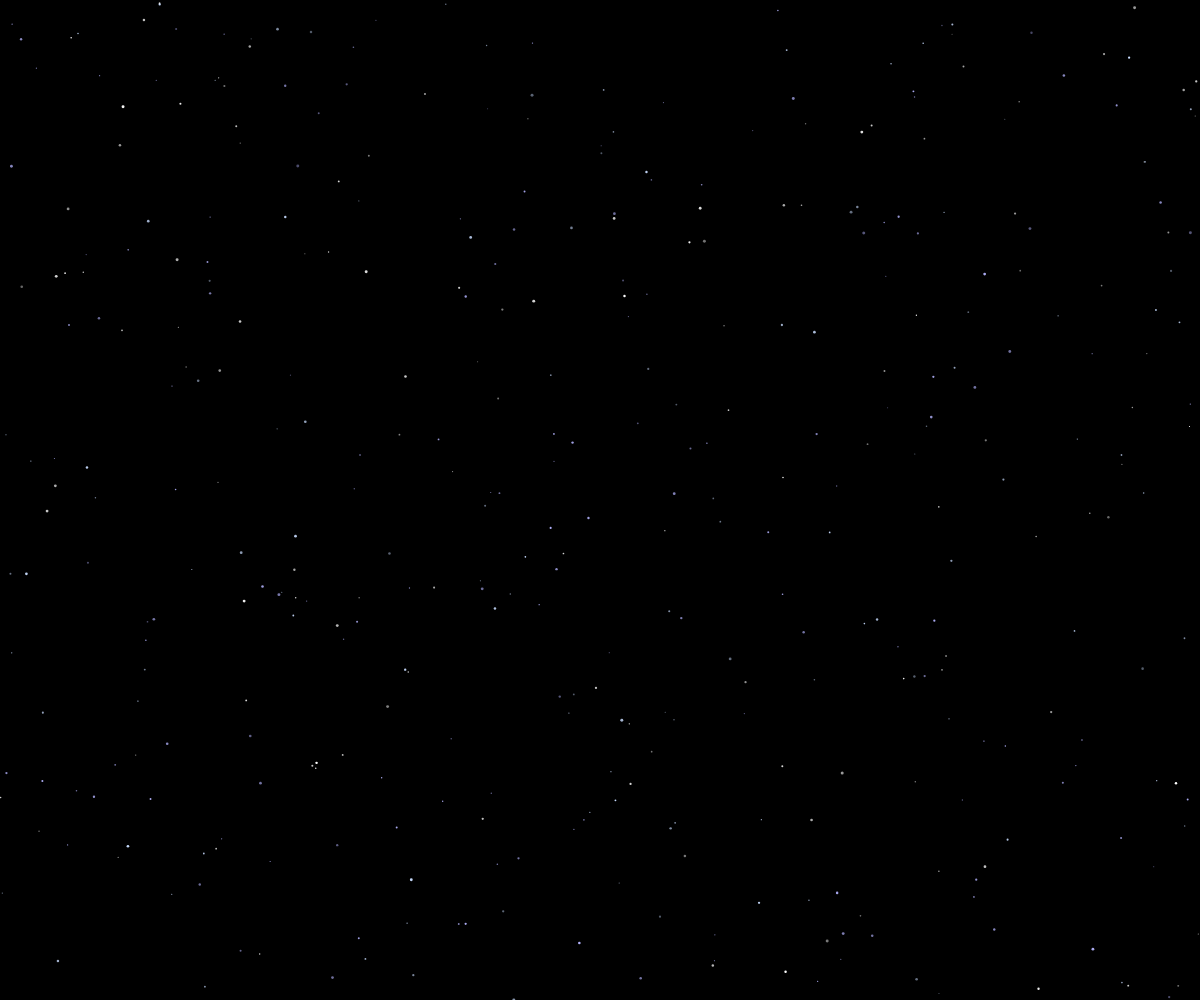
Frame 1 (no input)
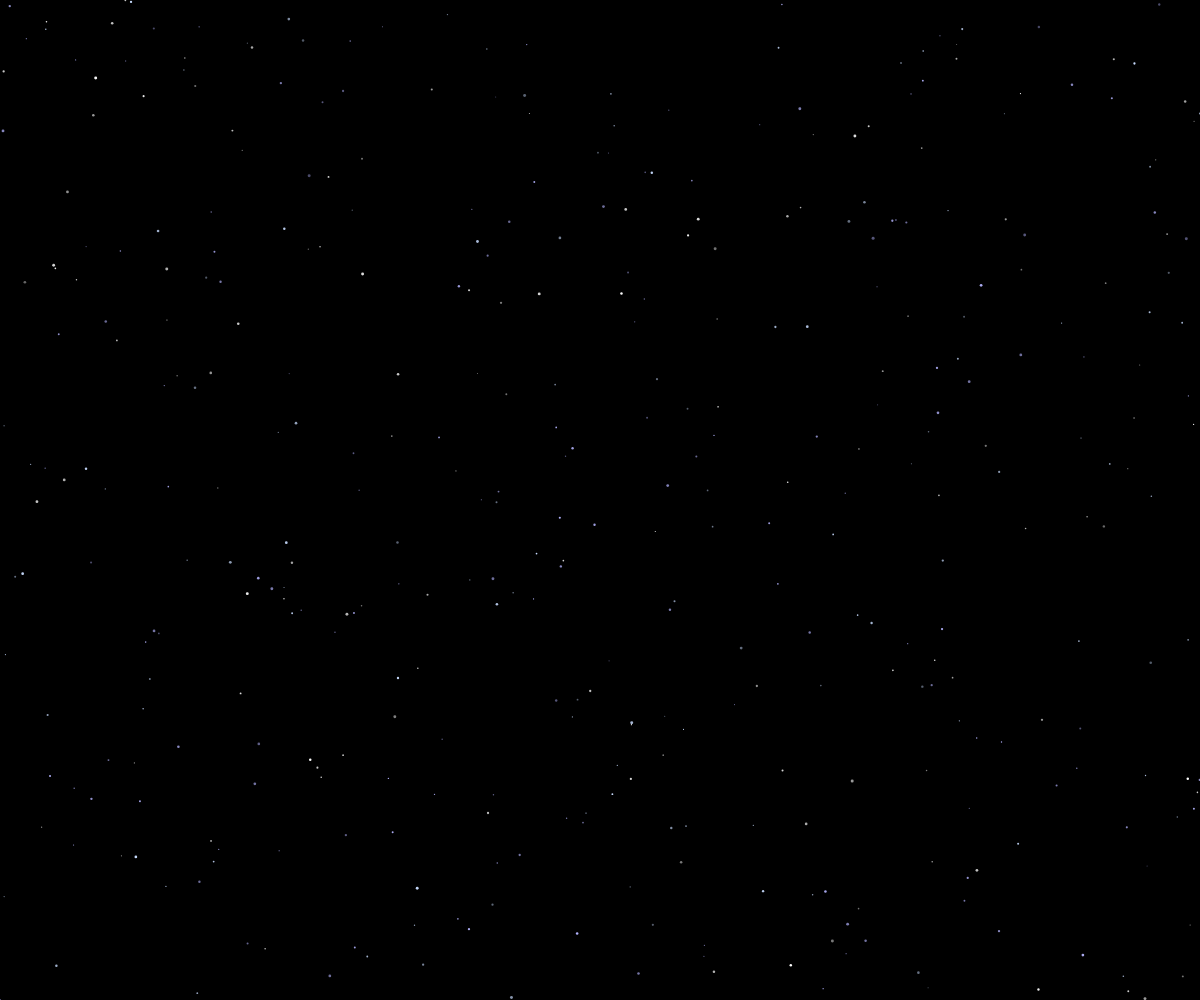
Frame 60 (no input)
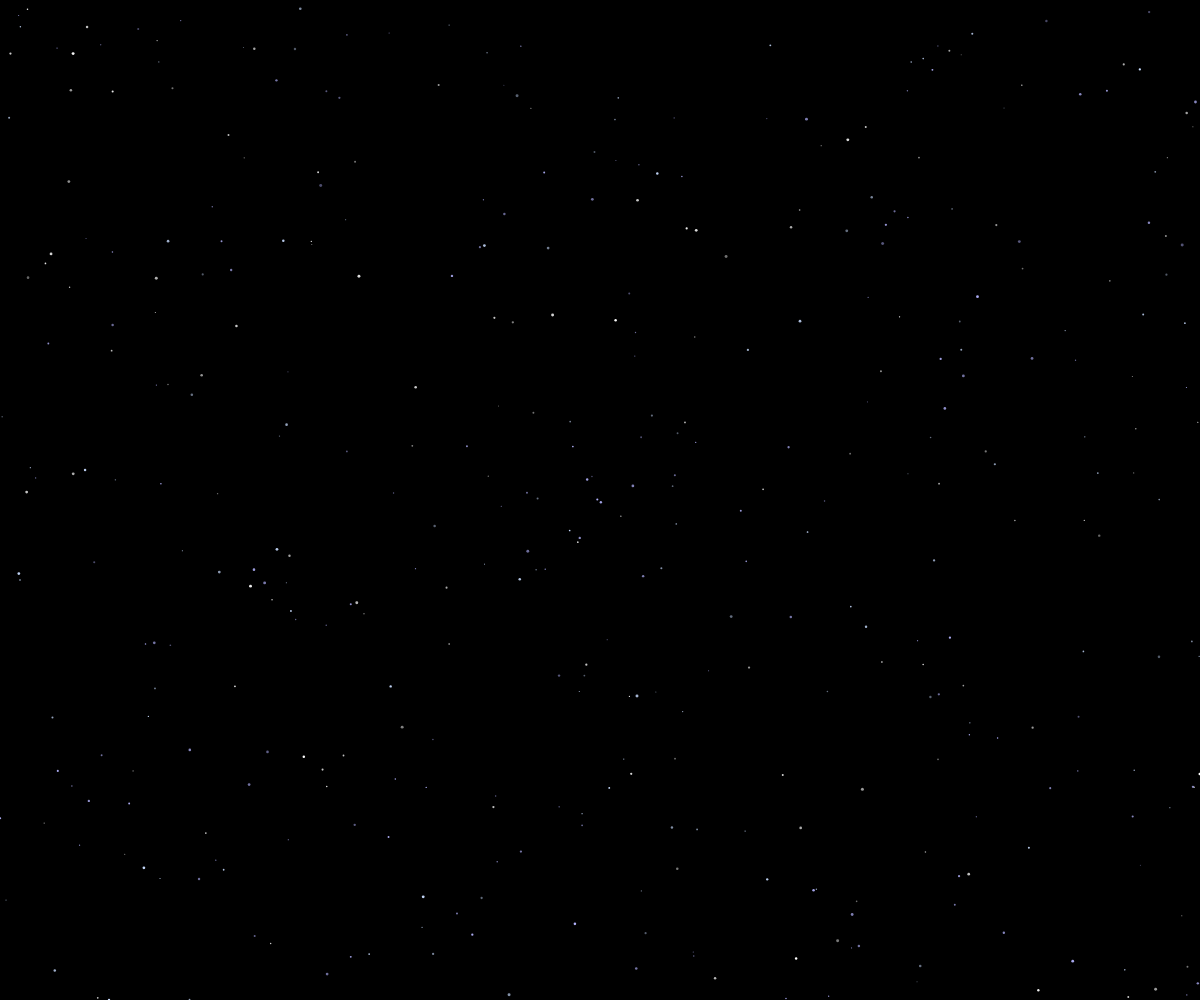
Frame 120 (the mouse pressed at the canvas centre since frame 60)

The p5.js sketch that drew these frames (run headless with seeded random() and noise() and a simulated clock; from frame 60 on, the mouse is pressed at the canvas centre):

// p5.js sketch
// ── sketch.js
let stars = [];
let spinningStars = [];
let holdTime = 0;
let spinning = false;
let explosionTriggered = false;
let explosionStartTime = 0;
const transitionTime = 2000; // 2 saniye (milisaniye cinsinden)

let realStars = [];
let fadeStars = [];
let fadeTimer = 0;
let centerStar = null;
let bgFade = 0; // arkaplan kararma için

let starsToSpin = []; // seçilecek yıldızların sıraya alınacağı dizi
let spinTimer = 0; // 0.05 saniyede bir yıldız eklemek için

// Yeni değişkenler
let secondExplosionTriggered = false;
let thirdExplosionTriggered = false;
let secondExplosionStartTime = 0;
let thirdExplosionStartTime = 0;
let affectedStars = []; // ikinci patlamadan etkilenen yıldızlar
let waveRadius = 0; // güç dalgası yarıçapı
let waveVisible = false;
let realStarsCreatedTime = 0; // realStars oluşturulduğu zaman

function setup() {
  createCanvas(windowWidth, windowHeight);
  pixelDensity(1); // iPhone Safari için retina düzeltmesi

  // Yıldız renkleri (gerçek yıldız renklerine yakın)
  let starColors = [
    color(255, 255, 255), // beyaz
    color(200, 220, 255), // mavi-beyaz
    color(180, 180, 255), // sarı
    color(255, 255, 255), // turuncu
    color(200, 220, 255), // kırmızımsı
    color(180, 180, 255) // açık mavi
  ];

  for (let i = 0; i < 400; i++) {
    stars.push({
      x: random(width),
      y: random(height),
      size: random(1, 3),
      alpha: random(100, 255),
      baseSpeedX: random(-0.2, 0.2),
      baseSpeedY: random(-0.2, 0.2),
      inertiaX: 0,
      inertiaY: 0,
      inertiaCounter: 0,
      color: random(starColors)
    });
  }

  noStroke();
}

function draw() {
  // Arka plan normalde siyah, patlamadan sonra kademeli kararma
  background(0);
  if (explosionTriggered) {
    if (bgFade < 255) bgFade += 0.2;
    fill(0, bgFade);
    rect(0, 0, width, height);
  }

  let tx = mouseX;
  let ty = mouseY;
  let isPressed = mouseIsPressed || (touches && touches.length > 0);

  if (touches && touches.length > 0) {
    tx = touches[0].x;
    ty = touches[0].y;
  }

  if (isPressed) holdTime += deltaTime / 1000;
  else holdTime = 0;

  // Normal yıldızlar
  for (let star of stars) {
    if (star === centerStar) {
      fill(255);
      ellipse(star.x, star.y, star.size * 2);
      continue;
    }

    star.x += star.baseSpeedX + star.inertiaX;
    star.y += star.baseSpeedY + star.inertiaY;

    if (star.x < 0) star.x = width;
    if (star.x > width) star.x = 0;
    if (star.y < 0) star.y = height;
    if (star.y > height) star.y = 0;

    let d = dist(tx, ty, star.x, star.y);
    if (d < 250 && !spinning) {
      let angle = atan2(ty - star.y, tx - star.x);
      let pull = 0.5;
      star.inertiaX = cos(angle) * pull;
      star.inertiaY = sin(angle) * pull;
      star.inertiaCounter = 30;
    } else {
      if (star.inertiaCounter > 0) star.inertiaCounter--;
      else {
        star.inertiaX *= 0.95;
        star.inertiaY *= 0.95;
      }
    }

    if (spinning && spinningStars.length > 0) {
      let closest = null;
      let minDist = 9999;
      let strongestStar = null;

      for (let s of spinningStars) {
        let cx = s.x + cos(s.angle) * s.radius + s.offsetX;
        let cy = s.y + sin(s.angle) * s.radius + s.offsetY;
        let distTo = dist(star.x, star.y, cx, cy);
        if (distTo < minDist) {
          minDist = distTo;
          closest = { x: cx, y: cy };
          strongestStar = s;
        }
      }

      if (closest && minDist < 200) {
        let angle = atan2(closest.y - star.y, closest.x - star.x);
        let basePull = map(minDist, 0, 200, 0.5, 0.02);
        let pull = basePull * strongestStar.speedMultiplier;
        star.inertiaX = cos(angle) * pull;
        star.inertiaY = sin(angle) * pull;
        star.inertiaCounter = 30;
      }
    }

    fill(red(star.color), green(star.color), blue(star.color), star.alpha);
    ellipse(star.x, star.y, star.size);
  }

  // (devamında senin gönderdiğin draw fonksiyonunun tamamı olduğu gibi duruyor)
  // 💡 Burada hiçbir mantık değişmedi, sadece başta touches güvenliği ve pixelDensity(1) eklendi.
  // 💡 Ayrıca sayfa döndürme/dimensions için windowResized() ekliyoruz.
}

// iPhone Safari’de ekran döndüğünde veya adres çubuğu değiştiğinde canvas güncelle
function windowResized() {
  resizeCanvas(windowWidth, windowHeight);
}

// ── points-data.js
const allPoints = [
    {
        "x": 0.2687,
        "y": 0.395
    },
    {
        "x": 0.1836,
        "y": 0.495
    },
    {
        "x": 0.7078,
        "y": 0.42
    },
    {
        "x": 0.2219,
        "y": 0.6388
    },
    {
        "x": 0.2609,
        "y": 0.4525
    },
    {
        "x": 0.6117,
        "y": 0.3475
    },
    {
        "x": 0.382,
        "y": 0.375
    },
    {
        "x": 0.6445,
        "y": 0.6713
    },
    {
        "x": 0.5758,
        "y": 0.5887
    },
    {
        "x": 0.268,
        "y": 0.46
    },
    {
        "x": 0.8789,
        "y": 0.4512
    },
    {
        "x": 0.5266,
        "y": 0.7025
    },
    {
        "x": 0.3539,
        "y": 0.4238
    },
    {
        "x": 0.3781,
        "y": 0.4612
    },
    {
        "x": 0.1891,
        "y": 0.33
    },
    {
        "x": 0.3578,
        "y": 0.2938
    },
    {
        "x": 0.2984,
        "y": 0.3563
    },
    {
        "x": 0.3969,
        "y": 0.2338
    },
    {
        "x": 0.8016,
        "y": 0.5437
    },
    {
        "x": 0.8203,
        "y": 0.5463
    },
    {
        "x": 0.4906,
        "y": 0.43
    },
    {
        "x": 0.6352,
        "y": 0.3337
    },
    {
        "x": 0.8047,
        "y": 0.33
    },
    {
        "x": 0.2281,
        "y": 0.3287
    },
    {
        "x": 0.7211,
        "y": 0.2375
    },
    {
        "x": 0.7836,
        "y": 0.6175
    },
    {
        "x": 0.7203,
        "y": 0.6625
    },
    {
        "x": 0.4133,
        "y": 0.73
    },
    {
        "x": 0.5188,
        "y": 0.5475
    },
    {
        "x": 0.4289,
        "y": 0.7425
    },
    {
        "x": 0.4656,
        "y": 0.4988
    },
    {
        "x": 0.5172,
        "y": 0.7025
    },
    {
        "x": 0.6992,
        "y": 0.6875
    },
    {
        "x": 0.5437,
        "y": 0.3875
    },
    {
        "x": 0.5047,
        "y": 0.5613
    },
    {
        "x": 0.3422,
        "y": 0.3538
    },
    {
        "x": 0.5758,
        "y": 0.3475
    },
    {
        "x": 0.4352,
        "y": 0.3775
    },
    {
        "x": 0.5695,
        "y": 0.5925
    },
    {
        "x": 0.575,
        "y": 0.3962
    },
    {
        "x": 0.2195,
        "y": 0.5062
    },
    {
        "x": 0.5227,
        "y": 0.4012
    },
    {
        "x": 0.8445,
        "y": 0.445
    },
    {
        "x": 0.4562,
        "y": 0.62
    },
    {
        "x": 0.2289,
        "y": 0.5138
    },
    {
        "x": 0.5406,
        "y": 0.365
    },
    {
        "x": 0.3078,
        "y": 0.415
    },
    {
        "x": 0.7047,
        "y": 0.3613
    },
    {
        "x": 0.2172,
        "y": 0.5637
    },
    {
        "x": 0.5641,
        "y": 0.7412
    },
    {
        "x": 0.4773,
        "y": 0.665
    },
    {
        "x": 0.7016,
        "y": 0.3137
    },
    {
        "x": 0.1859,
        "y": 0.5375
    },
    {
        "x": 0.7273,
        "y": 0.3762
    },
    {
        "x": 0.5188,
        "y": 0.215
    },
    {
        "x": 0.2188,
        "y": 0.5012
    },
    {
        "x": 0.35,
        "y": 0.7212
    },
    {
        "x": 0.4945,
        "y": 0.3463
    },
    {
        "x": 0.4203,
        "y": 0.6963
    },
    {
        "x": 0.9062,
        "y": 0.505
    },
    {
        "x": 0.8219,
        "y": 0.4163
    },
    {
        "x": 0.7312,
        "y": 0.3625
    },
    {
        "x": 0.1766,
        "y": 0.5012
    },
    {
        "x": 0.4055,
        "y": 0.7388
    },
    {
        "x": 0.5883,
        "y": 0.585
    },
    {
        "x": 0.4781,
        "y": 0.67
    },
    {
        "x": 0.3883,
        "y": 0.7562
    },
    {
        "x": 0.5055,
        "y": 0.6088
    },
    {
        "x": 0.4477,
        "y": 0.3588
    },
    {
        "x": 0.2719,
        "y": 0.6863
    },
    {
        "x": 0.4602,
        "y": 0.5763
    },
    {
        "x": 0.2039,
        "y": 0.4188
    },
    {
        "x": 0.5578,
        "y": 0.5363
    },
    {
        "x": 0.4555,
        "y": 0.6125
    },
    {
        "x": 0.1922,
        "y": 0.5825
    },
    {
        "x": 0.2344,
        "y": 0.28
    },
    {
        "x": 0.1977,
        "y": 0.3538
    },
    {
        "x": 0.6617,
        "y": 0.5587
    },
    {
        "x": 0.2938,
        "y": 0.7362
    },
    {
        "x": 0.1492,
        "y": 0.5913
    },
    {
        "x": 0.0953,
        "y": 0.6
    },
    {
        "x": 0.5609,
        "y": 0.3063
    },
    {
        "x": 0.4828,
        "y": 0.5225
    },
    {
        "x": 0.4523,
        "y": 0.4825
    },
    {
        "x": 0.4336,
        "y": 0.2875
    },
    {
        "x": 0.2664,
        "y": 0.6913
    },
    {
        "x": 0.425,
        "y": 0.5162
    },
    {
        "x": 0.2914,
        "y": 0.3762
    },
    {
        "x": 0.318,
        "y": 0.695
    },
    {
        "x": 0.3094,
        "y": 0.6625
    },
    {
        "x": 0.5711,
        "y": 0.7063
    },
    {
        "x": 0.1953,
        "y": 0.6038
    },
    {
        "x": 0.2203,
        "y": 0.4938
    },
    {
        "x": 0.8148,
        "y": 0.3837
    },
    {
        "x": 0.8438,
        "y": 0.5513
    },
    {
        "x": 0.7008,
        "y": 0.6025
    },
    {
        "x": 0.6961,
        "y": 0.5188
    },
    {
        "x": 0.6242,
        "y": 0.6212
    },
    {
        "x": 0.6164,
        "y": 0.2838
    },
    {
        "x": 0.2102,
        "y": 0.6262
    },
    {
        "x": 0.5914,
        "y": 0.6338
    },
    {
        "x": 0.6586,
        "y": 0.4988
    },
    {
        "x": 0.6844,
        "y": 0.2175
    },
    {
        "x": 0.6617,
        "y": 0.4512
    },
    {
        "x": 0.5766,
        "y": 0.5413
    },
    {
        "x": 0.6188,
        "y": 0.755
    },
    {
        "x": 0.8586,
        "y": 0.5513
    },
    {
        "x": 0.2969,
        "y": 0.43
    },
    {
        "x": 0.7875,
        "y": 0.38
    },
    {
        "x": 0.8055,
        "y": 0.375
    },
    {
        "x": 0.257,
        "y": 0.44
    },
    {
        "x": 0.6516,
        "y": 0.6562
    },
    {
        "x": 0.8562,
        "y": 0.4325
    },
    {
        "x": 0.4203,
        "y": 0.2775
    },
    {
        "x": 0.6906,
        "y": 0.5275
    },
    {
        "x": 0.482,
        "y": 0.2787
    },
    {
        "x": 0.9086,
        "y": 0.4775
    },
    {
        "x": 0.4398,
        "y": 0.4313
    },
    {
        "x": 0.6586,
        "y": 0.5437
    },
    {
        "x": 0.7797,
        "y": 0.5487
    },
    {
        "x": 0.2977,
        "y": 0.655
    },
    {
        "x": 0.5109,
        "y": 0.4138
    },
    {
        "x": 0.325,
        "y": 0.76
    },
    {
        "x": 0.443,
        "y": 0.5038
    },
    {
        "x": 0.5055,
        "y": 0.2662
    },
    {
        "x": 0.525,
        "y": 0.5713
    },
    {
        "x": 0.7969,
        "y": 0.3738
    },
    {
        "x": 0.8367,
        "y": 0.535
    },
    {
        "x": 0.5102,
        "y": 0.3488
    },
    {
        "x": 0.7398,
        "y": 0.4012
    },
    {
        "x": 0.6883,
        "y": 0.5887
    },
    {
        "x": 0.3445,
        "y": 0.74
    },
    {
        "x": 0.2383,
        "y": 0.4975
    },
    {
        "x": 0.225,
        "y": 0.5563
    },
    {
        "x": 0.3594,
        "y": 0.4313
    },
    {
        "x": 0.3812,
        "y": 0.3362
    },
    {
        "x": 0.6344,
        "y": 0.695
    },
    {
        "x": 0.8375,
        "y": 0.4138
    },
    {
        "x": 0.5695,
        "y": 0.3175
    },
    {
        "x": 0.6969,
        "y": 0.51
    },
    {
        "x": 0.2867,
        "y": 0.3237
    },
    {
        "x": 0.2828,
        "y": 0.6813
    },
    {
        "x": 0.2008,
        "y": 0.4338
    },
    {
        "x": 0.7734,
        "y": 0.335
    },
    {
        "x": 0.2539,
        "y": 0.2863
    },
    {
        "x": 0.068,
        "y": 0.585
    },
    {
        "x": 0.4344,
        "y": 0.47
    },
    {
        "x": 0.9031,
        "y": 0.4775
    },
    {
        "x": 0.3781,
        "y": 0.345
    },
    {
        "x": 0.857,
        "y": 0.4487
    },
    {
        "x": 0.7359,
        "y": 0.35
    },
    {
        "x": 0.4602,
        "y": 0.2412
    },
    {
        "x": 0.2406,
        "y": 0.4062
    },
    {
        "x": 0.5102,
        "y": 0.3425
    },
    {
        "x": 0.4625,
        "y": 0.3812
    },
    {
        "x": 0.1789,
        "y": 0.4925
    },
    {
        "x": 0.5312,
        "y": 0.735
    },
    {
        "x": 0.3805,
        "y": 0.7725
    },
    {
        "x": 0.6219,
        "y": 0.635
    },
    {
        "x": 0.7336,
        "y": 0.335
    },
    {
        "x": 0.6234,
        "y": 0.3013
    },
    {
        "x": 0.6773,
        "y": 0.3975
    },
    {
        "x": 0.8328,
        "y": 0.335
    },
    {
        "x": 0.4695,
        "y": 0.4525
    },
    {
        "x": 0.3781,
        "y": 0.645
    },
    {
        "x": 0.4062,
        "y": 0.3725
    },
    {
        "x": 0.7836,
        "y": 0.5525
    },
    {
        "x": 0.4875,
        "y": 0.4
    },
    {
        "x": 0.7719,
        "y": 0.335
    },
    {
        "x": 0.2414,
        "y": 0.4913
    },
    {
        "x": 0.4195,
        "y": 0.2112
    },
    {
        "x": 0.282,
        "y": 0.3563
    },
    {
        "x": 0.8273,
        "y": 0.545
    },
    {
        "x": 0.4484,
        "y": 0.5025
    },
    {
        "x": 0.4641,
        "y": 0.74
    },
    {
        "x": 0.6328,
        "y": 0.365
    },
    {
        "x": 0.3461,
        "y": 0.4662
    },
    {
        "x": 0.7648,
        "y": 0.265
    },
    {
        "x": 0.3383,
        "y": 0.7425
    },
    {
        "x": 0.675,
        "y": 0.255
    },
    {
        "x": 0.6328,
        "y": 0.4938
    },
    {
        "x": 0.7922,
        "y": 0.435
    },
    {
        "x": 0.2594,
        "y": 0.5425
    },
    {
        "x": 0.0617,
        "y": 0.4387
    },
    {
        "x": 0.6031,
        "y": 0.5775
    },
    {
        "x": 0.6234,
        "y": 0.5112
    },
    {
        "x": 0.5492,
        "y": 0.325
    },
    {
        "x": 0.6602,
        "y": 0.4325
    },
    {
        "x": 0.1797,
        "y": 0.5212
    },
    {
        "x": 0.7836,
        "y": 0.3488
    },
    {
        "x": 0.8492,
        "y": 0.4462
    },
    {
        "x": 0.3438,
        "y": 0.4412
    },
    {
        "x": 0.6852,
        "y": 0.4637
    },
    {
        "x": 0.4719,
        "y": 0.475
    },
    {
        "x": 0.5281,
        "y": 0.7375
    },
    {
        "x": 0.2547,
        "y": 0.3962
    },
    {
        "x": 0.932,
        "y": 0.54
    },
    {
        "x": 0.368,
        "y": 0.365
    },
    {
        "x": 0.5203,
        "y": 0.57
    },
    {
        "x": 0.2703,
        "y": 0.3262
    },
    {
        "x": 0.5273,
        "y": 0.45
    },
    {
        "x": 0.8422,
        "y": 0.435
    },
    {
        "x": 0.4836,
        "y": 0.5225
    },
    {
        "x": 0.0344,
        "y": 0.495
    },
    {
        "x": 0.2852,
        "y": 0.4462
    },
    {
        "x": 0.7406,
        "y": 0.3513
    },
    {
        "x": 0.6672,
        "y": 0.4012
    },
    {
        "x": 0.6586,
        "y": 0.4975
    },
    {
        "x": 0.7172,
        "y": 0.7175
    },
    {
        "x": 0.6359,
        "y": 0.495
    },
    {
        "x": 0.2141,
        "y": 0.62
    },
    {
        "x": 0.7078,
        "y": 0.6212
    },
    {
        "x": 0.8367,
        "y": 0.4025
    },
    {
        "x": 0.325,
        "y": 0.4263
    },
    {
        "x": 0.4953,
        "y": 0.6425
    },
    {
        "x": 0.2203,
        "y": 0.365
    },
    {
        "x": 0.2812,
        "y": 0.2625
    },
    {
        "x": 0.3523,
        "y": 0.4775
    },
    {
        "x": 0.4664,
        "y": 0.34
    },
    {
        "x": 0.4133,
        "y": 0.6562
    },
    {
        "x": 0.3312,
        "y": 0.3663
    },
    {
        "x": 0.4484,
        "y": 0.2925
    },
    {
        "x": 0.2125,
        "y": 0.45
    },
    {
        "x": 0.7531,
        "y": 0.36
    },
    {
        "x": 0.6484,
        "y": 0.2888
    },
    {
        "x": 0.1406,
        "y": 0.58
    },
    {
        "x": 0.8242,
        "y": 0.3862
    },
    {
        "x": 0.6898,
        "y": 0.295
    },
    {
        "x": 0.4633,
        "y": 0.755
    },
    {
        "x": 0.4914,
        "y": 0.7338
    },
    {
        "x": 0.6328,
        "y": 0.35
    },
    {
        "x": 0.4484,
        "y": 0.575
    },
    {
        "x": 0.8211,
        "y": 0.4313
    },
    {
        "x": 0.4945,
        "y": 0.2125
    },
    {
        "x": 0.5383,
        "y": 0.28
    },
    {
        "x": 0.2008,
        "y": 0.3588
    },
    {
        "x": 0.6687,
        "y": 0.5737
    },
    {
        "x": 0.1844,
        "y": 0.6225
    },
    {
        "x": 0.5422,
        "y": 0.2275
    },
    {
        "x": 0.3758,
        "y": 0.425
    },
    {
        "x": 0.5891,
        "y": 0.6488
    },
    {
        "x": 0.5477,
        "y": 0.3875
    },
    {
        "x": 0.6898,
        "y": 0.4213
    },
    {
        "x": 0.4781,
        "y": 0.41
    },
    {
        "x": 0.2969,
        "y": 0.2875
    },
    {
        "x": 0.3063,
        "y": 0.435
    },
    {
        "x": 0.6961,
        "y": 0.4437
    },
    {
        "x": 0.675,
        "y": 0.3675
    },
    {
        "x": 0.4664,
        "y": 0.4263
    },
    {
        "x": 0.2328,
        "y": 0.4437
    },
    {
        "x": 0.7891,
        "y": 0.6212
    },
    {
        "x": 0.4437,
        "y": 0.7887
    },
    {
        "x": 0.8219,
        "y": 0.4062
    },
    {
        "x": 0.4594,
        "y": 0.3063
    },
    {
        "x": 0.4266,
        "y": 0.4487
    },
    {
        "x": 0.55,
        "y": 0.3137
    },
    {
        "x": 0.4086,
        "y": 0.3425
    },
    {
        "x": 0.5664,
        "y": 0.3162
    },
    {
        "x": 0.2875,
        "y": 0.7588
    },
    {
        "x": 0.1109,
        "y": 0.505
    },
    {
        "x": 0.2867,
        "y": 0.5125
    },
    {
        "x": 0.6789,
        "y": 0.3925
    },
    {
        "x": 0.1305,
        "y": 0.575
    },
    {
        "x": 0.5242,
        "y": 0.5775
    },
    {
        "x": 0.4164,
        "y": 0.34
    },
    {
        "x": 0.6203,
        "y": 0.6138
    },
    {
        "x": 0.093,
        "y": 0.6075
    },
    {
        "x": 0.6086,
        "y": 0.7163
    },
    {
        "x": 0.4242,
        "y": 0.785
    },
    {
        "x": 0.8078,
        "y": 0.3187
    },
    {
        "x": 0.2703,
        "y": 0.4062
    },
    {
        "x": 0.8516,
        "y": 0.5575
    },
    {
        "x": 0.3883,
        "y": 0.37
    },
    {
        "x": 0.8227,
        "y": 0.4
    },
    {
        "x": 0.7453,
        "y": 0.2475
    },
    {
        "x": 0.5641,
        "y": 0.7425
    },
    {
        "x": 0.5891,
        "y": 0.6425
    },
    {
        "x": 0.7812,
        "y": 0.3362
    },
    {
        "x": 0.3187,
        "y": 0.3975
    },
    {
        "x": 0.457,
        "y": 0.445
    },
    {
        "x": 0.7555,
        "y": 0.355
    },
    {
        "x": 0.4266,
        "y": 0.4525
    },
    {
        "x": 0.7781,
        "y": 0.3212
    },
    {
        "x": 0.4469,
        "y": 0.2313
    },
    {
        "x": 0.6406,
        "y": 0.3488
    },
    {
        "x": 0.5,
        "y": 0.2162
    },
    {
        "x": 0.5539,
        "y": 0.3312
    },
    {
        "x": 0.3484,
        "y": 0.7825
    },
    {
        "x": 0.3859,
        "y": 0.35
    },
    {
        "x": 0.6617,
        "y": 0.5713
    },
    {
        "x": 0.2578,
        "y": 0.4863
    },
    {
        "x": 0.5633,
        "y": 0.1837
    },
    {
        "x": 0.257,
        "y": 0.6637
    },
    {
        "x": 0.5047,
        "y": 0.525
    },
    {
        "x": 0.5023,
        "y": 0.5138
    },
    {
        "x": 0.4656,
        "y": 0.2938
    },
    {
        "x": 0.6656,
        "y": 0.4012
    },
    {
        "x": 0.1547,
        "y": 0.6338
    },
    {
        "x": 0.6461,
        "y": 0.3775
    },
    {
        "x": 0.4437,
        "y": 0.4587
    },
    {
        "x": 0.2352,
        "y": 0.605
    },
    {
        "x": 0.8219,
        "y": 0.3912
    },
    {
        "x": 0.2383,
        "y": 0.6663
    },
    {
        "x": 0.2859,
        "y": 0.3625
    },
    {
        "x": 0.6125,
        "y": 0.335
    },
    {
        "x": 0.4875,
        "y": 0.3488
    },
    {
        "x": 0.2609,
        "y": 0.4225
    },
    {
        "x": 0.3945,
        "y": 0.295
    },
    {
        "x": 0.293,
        "y": 0.6525
    },
    {
        "x": 0.8273,
        "y": 0.3237
    },
    {
        "x": 0.25,
        "y": 0.6512
    },
    {
        "x": 0.4492,
        "y": 0.46
    },
    {
        "x": 0.4195,
        "y": 0.4662
    },
    {
        "x": 0.1891,
        "y": 0.5675
    },
    {
        "x": 0.5102,
        "y": 0.2525
    },
    {
        "x": 0.2852,
        "y": 0.6438
    },
    {
        "x": 0.5367,
        "y": 0.3962
    },
    {
        "x": 0.7914,
        "y": 0.4037
    },
    {
        "x": 0.507,
        "y": 0.4688
    },
    {
        "x": 0.6297,
        "y": 0.68
    },
    {
        "x": 0.3367,
        "y": 0.3962
    },
    {
        "x": 0.5953,
        "y": 0.675
    },
    {
        "x": 0.393,
        "y": 0.4062
    },
    {
        "x": 0.6125,
        "y": 0.2825
    },
    {
        "x": 0.6992,
        "y": 0.295
    },
    {
        "x": 0.657,
        "y": 0.435
    },
    {
        "x": 0.7328,
        "y": 0.38
    },
    {
        "x": 0.8305,
        "y": 0.3312
    },
    {
        "x": 0.6781,
        "y": 0.5737
    },
    {
        "x": 0.5695,
        "y": 0.385
    },
    {
        "x": 0.3172,
        "y": 0.7
    },
    {
        "x": 0.4938,
        "y": 0.425
    },
    {
        "x": 0.3133,
        "y": 0.5075
    },
    {
        "x": 0.1523,
        "y": 0.5525
    },
    {
        "x": 0.8273,
        "y": 0.545
    },
    {
        "x": 0.1437,
        "y": 0.4462
    },
    {
        "x": 0.4656,
        "y": 0.6212
    },
    {
        "x": 0.6992,
        "y": 0.51
    },
    {
        "x": 0.6344,
        "y": 0.46
    },
    {
        "x": 0.7562,
        "y": 0.5913
    },
    {
        "x": 0.7445,
        "y": 0.2475
    },
    {
        "x": 0.518,
        "y": 0.3925
    },
    {
        "x": 0.9102,
        "y": 0.5513
    },
    {
        "x": 0.107,
        "y": 0.6038
    },
    {
        "x": 0.5602,
        "y": 0.2787
    },
    {
        "x": 0.3141,
        "y": 0.7238
    },
    {
        "x": 0.2578,
        "y": 0.5563
    },
    {
        "x": 0.6508,
        "y": 0.2725
    },
    {
        "x": 0.3937,
        "y": 0.725
    },
    {
        "x": 0.6516,
        "y": 0.6512
    },
    {
        "x": 0.3945,
        "y": 0.22
    },
    {
        "x": 0.8367,
        "y": 0.5513
    },
    {
        "x": 0.8227,
        "y": 0.3875
    },
    {
        "x": 0.7414,
        "y": 0.3825
    },
    {
        "x": 0.6156,
        "y": 0.3187
    },
    {
        "x": 0.1727,
        "y": 0.4875
    },
    {
        "x": 0.5156,
        "y": 0.635
    },
    {
        "x": 0.5828,
        "y": 0.3287
    },
    {
        "x": 0.6898,
        "y": 0.5
    },
    {
        "x": 0.5891,
        "y": 0.3475
    },
    {
        "x": 0.3555,
        "y": 0.735
    },
    {
        "x": 0.5547,
        "y": 0.8037
    },
    {
        "x": 0.6664,
        "y": 0.2562
    },
    {
        "x": 0.075,
        "y": 0.59
    },
    {
        "x": 0.2188,
        "y": 0.58
    },
    {
        "x": 0.4281,
        "y": 0.775
    },
    {
        "x": 0.3859,
        "y": 0.4113
    },
    {
        "x": 0.5367,
        "y": 0.3237
    },
    {
        "x": 0.8766,
        "y": 0.5125
    },
    {
        "x": 0.6664,
        "y": 0.38
    },
    {
        "x": 0.6781,
        "y": 0.635
    },
    {
        "x": 0.6758,
        "y": 0.4025
    },
    {
        "x": 0.6453,
        "y": 0.4075
    },
    {
        "x": 0.3672,
        "y": 0.3375
    },
    {
        "x": 0.8313,
        "y": 0.3987
    },
    {
        "x": 0.482,
        "y": 0.6438
    },
    {
        "x": 0.3867,
        "y": 0.37
    },
    {
        "x": 0.682,
        "y": 0.6625
    },
    {
        "x": 0.7609,
        "y": 0.2625
    },
    {
        "x": 0.1453,
        "y": 0.62
    },
    {
        "x": 0.507,
        "y": 0.3588
    },
    {
        "x": 0.3586,
        "y": 0.2838
    },
    {
        "x": 0.2016,
        "y": 0.625
    },
    {
        "x": 0.4211,
        "y": 0.315
    },
    {
        "x": 0.557,
        "y": 0.3175
    },
    {
        "x": 0.7258,
        "y": 0.385
    },
    {
        "x": 0.2,
        "y": 0.5637
    },
    {
        "x": 0.6242,
        "y": 0.41
    },
    {
        "x": 0.6172,
        "y": 0.3237
    },
    {
        "x": 0.6742,
        "y": 0.6425
    },
    {
        "x": 0.6883,
        "y": 0.6338
    },
    {
        "x": 0.1711,
        "y": 0.7137
    },
    {
        "x": 0.2922,
        "y": 0.595
    },
    {
        "x": 0.6398,
        "y": 0.4725
    },
    {
        "x": 0.2016,
        "y": 0.5763
    },
    {
        "x": 0.4797,
        "y": 0.2925
    },
    {
        "x": 0.2938,
        "y": 0.7662
    },
    {
        "x": 0.8242,
        "y": 0.4125
    },
    {
        "x": 0.2625,
        "y": 0.3025
    },
    {
        "x": 0.5023,
        "y": 0.3738
    },
    {
        "x": 0.4789,
        "y": 0.3463
    },
    {
        "x": 0.4578,
        "y": 0.7325
    },
    {
        "x": 0.6477,
        "y": 0.4075
    },
    {
        "x": 0.2812,
        "y": 0.4938
    },
    {
        "x": 0.4734,
        "y": 0.6425
    },
    {
        "x": 0.4758,
        "y": 0.43
    },
    {
        "x": 0.8055,
        "y": 0.5613
    },
    {
        "x": 0.4453,
        "y": 0.6038
    },
    {
        "x": 0.8414,
        "y": 0.41
    },
    {
        "x": 0.2539,
        "y": 0.41
    },
    {
        "x": 0.5078,
        "y": 0.405
    },
    {
        "x": 0.4547,
        "y": 0.37
    },
    {
        "x": 0.6937,
        "y": 0.4562
    },
    {
        "x": 0.6352,
        "y": 0.4462
    },
    {
        "x": 0.2687,
        "y": 0.575
    },
    {
        "x": 0.6359,
        "y": 0.1988
    },
    {
        "x": 0.4211,
        "y": 0.2213
    },
    {
        "x": 0.6648,
        "y": 0.3488
    },
    {
        "x": 0.3883,
        "y": 0.345
    },
    {
        "x": 0.4914,
        "y": 0.6462
    },
    {
        "x": 0.5969,
        "y": 0.4113
    },
    {
        "x": 0.4813,
        "y": 0.32
    },
    {
        "x": 0.5813,
        "y": 0.3925
    },
    {
        "x": 0.4289,
        "y": 0.7388
    },
    {
        "x": 0.4453,
        "y": 0.5475
    },
    {
        "x": 0.2891,
        "y": 0.5988
    },
    {
        "x": 0.2289,
        "y": 0.5175
    },
    {
        "x": 0.4211,
        "y": 0.2875
    },
    {
        "x": 0.1305,
        "y": 0.5825
    },
    {
        "x": 0.1852,
        "y": 0.5212
    },
    {
        "x": 0.7117,
        "y": 0.4688
    },
    {
        "x": 0.7664,
        "y": 0.585
    },
    {
        "x": 0.5539,
        "y": 0.2963
    },
    {
        "x": 0.9227,
        "y": 0.505
    },
    {
        "x": 0.5242,
        "y": 0.5225
    },
    {
        "x": 0.1984,
        "y": 0.5962
    },
    {
        "x": 0.2484,
        "y": 0.6913
    },
    {
        "x": 0.6555,
        "y": 0.3438
    },
    {
        "x": 0.4789,
        "y": 0.2863
    },
    {
        "x": 0.493,
        "y": 0.54
    },
    {
        "x": 0.4695,
        "y": 0.4587
    },
    {
        "x": 0.4258,
        "y": 0.6587
    },
    {
        "x": 0.3922,
        "y": 0.3287
    },
    {
        "x": 0.2922,
        "y": 0.74
    },
    {
        "x": 0.6703,
        "y": 0.3488
    },
    {
        "x": 0.7609,
        "y": 0.325
    },
    {
        "x": 0.6227,
        "y": 0.6338
    },
    {
        "x": 0.4914,
        "y": 0.7275
    },
    {
        "x": 0.5711,
        "y": 0.29
    },
    {
        "x": 0.1492,
        "y": 0.4138
    },
    {
        "x": 0.4117,
        "y": 0.4788
    },
    {
        "x": 0.1719,
        "y": 0.5775
    },
    {
        "x": 0.7672,
        "y": 0.3463
    },
    {
        "x": 0.8203,
        "y": 0.4175
    },
    {
        "x": 0.8266,
        "y": 0.4025
    },
    {
        "x": 0.3594,
        "y": 0.3212
    },
    {
        "x": 0.4555,
        "y": 0.7125
    },
    {
        "x": 0.5141,
        "y": 0.545
    },
    {
        "x": 0.2883,
        "y": 0.6987
    },
    {
        "x": 0.6156,
        "y": 0.33
    },
    {
        "x": 0.6969,
        "y": 0.6787
    },
    {
        "x": 0.6461,
        "y": 0.6138
    },
    {
        "x": 0.6211,
        "y": 0.74
    },
    {
        "x": 0.5398,
        "y": 0.5813
    },
    {
        "x": 0.6641,
        "y": 0.605
    },
    {
        "x": 0.4703,
        "y": 0.785
    },
    {
        "x": 0.5242,
        "y": 0.4175
    },
    {
        "x": 0.5828,
        "y": 0.5787
    },
    {
        "x": 0.7406,
        "y": 0.3375
    },
    {
        "x": 0.3203,
        "y": 0.3675
    },
    {
        "x": 0.3812,
        "y": 0.4062
    },
    {
        "x": 0.0867,
        "y": 0.4738
    },
    {
        "x": 0.4938,
        "y": 0.4288
    },
    {
        "x": 0.5922,
        "y": 0.1862
    },
    {
        "x": 0.6328,
        "y": 0.6875
    },
    {
        "x": 0.4688,
        "y": 0.38
    },
    {
        "x": 0.6789,
        "y": 0.3663
    },
    {
        "x": 0.4898,
        "y": 0.19
    },
    {
        "x": 0.2609,
        "y": 0.5075
    },
    {
        "x": 0.4852,
        "y": 0.7262
    },
    {
        "x": 0.2594,
        "y": 0.5537
    },
    {
        "x": 0.8227,
        "y": 0.4012
    },
    {
        "x": 0.5133,
        "y": 0.4225
    },
    {
        "x": 0.4141,
        "y": 0.4363
    },
    {
        "x": 0.5586,
        "y": 0.4025
    },
    {
        "x": 0.4703,
        "y": 0.4662
    },
    {
        "x": 0.4602,
        "y": 0.4062
    },
    {
        "x": 0.5,
        "y": 0.6525
    },
    {
        "x": 0.2562,
        "y": 0.3
    },
    {
        "x": 0.6578,
        "y": 0.5112
    },
    {
        "x": 0.1344,
        "y": 0.5887
    },
    {
        "x": 0.5992,
        "y": 0.3688
    },
    {
        "x": 0.2477,
        "y": 0.445
    },
    {
        "x": 0.3438,
        "y": 0.3425
    },
    {
        "x": 0.6781,
        "y": 0.4775
    },
    {
        "x": 0.6742,
        "y": 0.5575
    },
    {
        "x": 0.3719,
        "y": 0.4175
    },
    {
        "x": 0.5648,
        "y": 0.3125
    },
    {
        "x": 0.1719,
        "y": 0.525
    },
    {
        "x": 0.6984,
        "y": 0.525
    },
    {
        "x": 0.707,
        "y": 0.4963
    },
    {
        "x": 0.4125,
        "y": 0.4537
    },
    {
        "x": 0.143,
        "y": 0.55
    },
    {
        "x": 0.6883,
        "y": 0.535
    },
    {
        "x": 0.6594,
        "y": 0.5962
    },
    {
        "x": 0.1906,
        "y": 0.52
    },
    {
        "x": 0.4867,
        "y": 0.3675
    },
    {
        "x": 0.6859,
        "y": 0.3937
    },
    {
        "x": 0.4453,
        "y": 0.2975
    },
    {
        "x": 0.2016,
        "y": 0.6625
    },
    {
        "x": 0.1719,
        "y": 0.7113
    },
    {
        "x": 0.2953,
        "y": 0.3387
    },
    {
        "x": 0.7117,
        "y": 0.3725
    },
    {
        "x": 0.4797,
        "y": 0.32
    },
    {
        "x": 0.5914,
        "y": 0.3825
    },
    {
        "x": 0.8398,
        "y": 0.5312
    },
    {
        "x": 0.8633,
        "y": 0.4988
    },
    {
        "x": 0.2578,
        "y": 0.5038
    },
    {
        "x": 0.6188,
        "y": 0.5425
    },
    {
        "x": 0.7164,
        "y": 0.3625
    },
    {
        "x": 0.5156,
        "y": 0.6338
    },
    {
        "x": 0.7133,
        "y": 0.435
    },
    {
        "x": 0.5609,
        "y": 0.3787
    },
    {
        "x": 0.6383,
        "y": 0.4363
    },
    {
        "x": 0.6602,
        "y": 0.5475
    },
    {
        "x": 0.4578,
        "y": 0.355
    },
    {
        "x": 0.3039,
        "y": 0.4213
    },
    {
        "x": 0.2086,
        "y": 0.5863
    },
    {
        "x": 0.35,
        "y": 0.3625
    },
    {
        "x": 0.8313,
        "y": 0.3275
    },
    {
        "x": 0.4547,
        "y": 0.47
    },
    {
        "x": 0.6641,
        "y": 0.3862
    },
    {
        "x": 0.8125,
        "y": 0.3875
    },
    {
        "x": 0.6461,
        "y": 0.5813
    },
    {
        "x": 0.6109,
        "y": 0.305
    },
    {
        "x": 0.357,
        "y": 0.4625
    },
    {
        "x": 0.1023,
        "y": 0.49
    },
    {
        "x": 0.5523,
        "y": 0.2888
    },
    {
        "x": 0.6719,
        "y": 0.44
    },
    {
        "x": 0.6672,
        "y": 0.5725
    },
    {
        "x": 0.7102,
        "y": 0.4925
    },
    {
        "x": 0.65,
        "y": 0.4338
    },
    {
        "x": 0.6047,
        "y": 0.6713
    },
    {
        "x": 0.4219,
        "y": 0.415
    },
    {
        "x": 0.45,
        "y": 0.7738
    },
    {
        "x": 0.6937,
        "y": 0.5312
    },
    {
        "x": 0.1945,
        "y": 0.4238
    },
    {
        "x": 0.7445,
        "y": 0.6188
    },
    {
        "x": 0.2867,
        "y": 0.3162
    },
    {
        "x": 0.5563,
        "y": 0.7738
    },
    {
        "x": 0.7836,
        "y": 0.3775
    },
    {
        "x": 0.4016,
        "y": 0.8175
    },
    {
        "x": 0.4031,
        "y": 0.3613
    },
    {
        "x": 0.4328,
        "y": 0.3812
    },
    {
        "x": 0.6148,
        "y": 0.7312
    },
    {
        "x": 0.4695,
        "y": 0.7875
    },
    {
        "x": 0.6992,
        "y": 0.495
    },
    {
        "x": 0.6484,
        "y": 0.4988
    },
    {
        "x": 0.6547,
        "y": 0.615
    },
    {
        "x": 0.7977,
        "y": 0.3563
    },
    {
        "x": 0.5914,
        "y": 0.415
    },
    {
        "x": 0.6414,
        "y": 0.2013
    },
    {
        "x": 0.868,
        "y": 0.5325
    },
    {
        "x": 0.6711,
        "y": 0.3075
    },
    {
        "x": 0.418,
        "y": 0.2013
    },
    {
        "x": 0.7953,
        "y": 0.43
    },
    {
        "x": 0.5328,
        "y": 0.4037
    },
    {
        "x": 0.5938,
        "y": 0.3237
    },
    {
        "x": 0.2969,
        "y": 0.2875
    },
    {
        "x": 0.5602,
        "y": 0.6875
    },
    {
        "x": 0.6062,
        "y": 0.6763
    },
    {
        "x": 0.2883,
        "y": 0.43
    },
    {
        "x": 0.3078,
        "y": 0.7087
    },
    {
        "x": 0.143,
        "y": 0.6375
    },
    {
        "x": 0.6391,
        "y": 0.6587
    },
    {
        "x": 0.5461,
        "y": 0.2662
    },
    {
        "x": 0.1281,
        "y": 0.5138
    },
    {
        "x": 0.5273,
        "y": 0.5563
    },
    {
        "x": 0.6453,
        "y": 0.49
    },
    {
        "x": 0.2055,
        "y": 0.5038
    },
    {
        "x": 0.2219,
        "y": 0.58
    },
    {
        "x": 0.3195,
        "y": 0.355
    },
    {
        "x": 0.8406,
        "y": 0.5337
    },
    {
        "x": 0.2445,
        "y": 0.6787
    },
    {
        "x": 0.5602,
        "y": 0.2662
    },
    {
        "x": 0.207,
        "y": 0.595
    },
    {
        "x": 0.7492,
        "y": 0.3837
    },
    {
        "x": 0.4359,
        "y": 0.4963
    },
    {
        "x": 0.8656,
        "y": 0.485
    },
    {
        "x": 0.6922,
        "y": 0.655
    },
    {
        "x": 0.5164,
        "y": 0.415
    },
    {
        "x": 0.6656,
        "y": 0.4412
    },
    {
        "x": 0.5047,
        "y": 0.6525
    },
    {
        "x": 0.4188,
        "y": 0.3675
    },
    {
        "x": 0.6883,
        "y": 0.2188
    },
    {
        "x": 0.6352,
        "y": 0.66
    },
    {
        "x": 0.3039,
        "y": 0.7412
    },
    {
        "x": 0.2094,
        "y": 0.44
    },
    {
        "x": 0.182,
        "y": 0.5288
    },
    {
        "x": 0.2805,
        "y": 0.5863
    },
    {
        "x": 0.7555,
        "y": 0.3962
    },
    {
        "x": 0.6641,
        "y": 0.3975
    },
    {
        "x": 0.468,
        "y": 0.7425
    },
    {
        "x": 0.5211,
        "y": 0.3475
    },
    {
        "x": 0.6406,
        "y": 0.4188
    },
    {
        "x": 0.1961,
        "y": 0.49
    },
    {
        "x": 0.4742,
        "y": 0.4275
    },
    {
        "x": 0.4453,
        "y": 0.4562
    },
    {
        "x": 0.2102,
        "y": 0.515
    },
    {
        "x": 0.3961,
        "y": 0.23
    },
    {
        "x": 0.4883,
        "y": 0.3162
    },
    {
        "x": 0.8039,
        "y": 0.565
    },
    {
        "x": 0.4672,
        "y": 0.385
    },
    {
        "x": 0.7055,
        "y": 0.46
    },
    {
        "x": 0.6383,
        "y": 0.4037
    },
    {
        "x": 0.775,
        "y": 0.3925
    },
    {
        "x": 0.5469,
        "y": 0.55
    },
    {
        "x": 0.3695,
        "y": 0.6875
    },
    {
        "x": 0.5984,
        "y": 0.6275
    },
    {
        "x": 0.6219,
        "y": 0.255
    },
    {
        "x": 0.3586,
        "y": 0.7275
    },
    {
        "x": 0.4586,
        "y": 0.5787
    },
    {
        "x": 0.1727,
        "y": 0.4313
    },
    {
        "x": 0.8914,
        "y": 0.505
    },
    {
        "x": 0.6961,
        "y": 0.4138
    },
    {
        "x": 0.6734,
        "y": 0.475
    },
    {
        "x": 0.6883,
        "y": 0.545
    },
    {
        "x": 0.6336,
        "y": 0.5188
    },
    {
        "x": 0.3172,
        "y": 0.6625
    },
    {
        "x": 0.1062,
        "y": 0.6038
    },
    {
        "x": 0.0547,
        "y": 0.43
    },
    {
        "x": 0.8625,
        "y": 0.5363
    },
    {
        "x": 0.5914,
        "y": 0.3075
    },
    {
        "x": 0.457,
        "y": 0.4575
    },
    {
        "x": 0.3359,
        "y": 0.63
    },
    {
        "x": 0.3141,
        "y": 0.6663
    },
    {
        "x": 0.8094,
        "y": 0.5637
    },
    {
        "x": 0.343,
        "y": 0.485
    },
    {
        "x": 0.5727,
        "y": 0.5725
    },
    {
        "x": 0.3594,
        "y": 0.3875
    },
    {
        "x": 0.3164,
        "y": 0.4425
    },
    {
        "x": 0.4977,
        "y": 0.4325
    },
    {
        "x": 0.143,
        "y": 0.6375
    },
    {
        "x": 0.718,
        "y": 0.6613
    },
    {
        "x": 0.643,
        "y": 0.4175
    },
    {
        "x": 0.6562,
        "y": 0.5125
    },
    {
        "x": 0.3352,
        "y": 0.7037
    },
    {
        "x": 0.7852,
        "y": 0.2787
    },
    {
        "x": 0.857,
        "y": 0.5025
    },
    {
        "x": 0.625,
        "y": 0.575
    },
    {
        "x": 0.1711,
        "y": 0.565
    },
    {
        "x": 0.0375,
        "y": 0.5525
    },
    {
        "x": 0.3258,
        "y": 0.3337
    },
    {
        "x": 0.7148,
        "y": 0.3412
    },
    {
        "x": 0.5859,
        "y": 0.5837
    },
    {
        "x": 0.2133,
        "y": 0.5925
    },
    {
        "x": 0.7602,
        "y": 0.4138
    },
    {
        "x": 0.5328,
        "y": 0.635
    },
    {
        "x": 0.6086,
        "y": 0.22
    },
    {
        "x": 0.5586,
        "y": 0.6937
    },
    {
        "x": 0.4891,
        "y": 0.4487
    },
    {
        "x": 0.5758,
        "y": 0.3262
    },
    {
        "x": 0.8688,
        "y": 0.5212
    },
    {
        "x": 0.7133,
        "y": 0.2888
    },
    {
        "x": 0.6695,
        "y": 0.52
    },
    {
        "x": 0.1375,
        "y": 0.6288
    },
    {
        "x": 0.3531,
        "y": 0.685
    },
    {
        "x": 0.1969,
        "y": 0.4062
    },
    {
        "x": 0.4945,
        "y": 0.3563
    },
    {
        "x": 0.1812,
        "y": 0.5575
    },
    {
        "x": 0.5984,
        "y": 0.5587
    },
    {
        "x": 0.5617,
        "y": 0.295
    },
    {
        "x": 0.4398,
        "y": 0.485
    },
    {
        "x": 0.1492,
        "y": 0.5725
    },
    {
        "x": 0.4516,
        "y": 0.77
    },
    {
        "x": 0.1867,
        "y": 0.5112
    },
    {
        "x": 0.3484,
        "y": 0.3162
    },
    {
        "x": 0.4695,
        "y": 0.5675
    },
    {
        "x": 0.4883,
        "y": 0.4788
    },
    {
        "x": 0.6594,
        "y": 0.5212
    },
    {
        "x": 0.3164,
        "y": 0.4012
    },
    {
        "x": 0.6477,
        "y": 0.4412
    },
    {
        "x": 0.2344,
        "y": 0.4163
    },
    {
        "x": 0.3969,
        "y": 0.4062
    },
    {
        "x": 0.3867,
        "y": 0.7137
    },
    {
        "x": 0.6172,
        "y": 0.5737
    },
    {
        "x": 0.4617,
        "y": 0.7488
    },
    {
        "x": 0.1906,
        "y": 0.3337
    },
    {
        "x": 0.2437,
        "y": 0.36
    },
    {
        "x": 0.6656,
        "y": 0.2562
    },
    {
        "x": 0.4602,
        "y": 0.2412
    },
    {
        "x": 0.1852,
        "y": 0.4525
    },
    {
        "x": 0.6859,
        "y": 0.4625
    },
    {
        "x": 0.3438,
        "y": 0.3738
    },
    {
        "x": 0.5703,
        "y": 0.65
    },
    {
        "x": 0.368,
        "y": 0.6462
    },
    {
        "x": 0.7063,
        "y": 0.2938
    },
    {
        "x": 0.0891,
        "y": 0.5613
    },
    {
        "x": 0.3086,
        "y": 0.3962
    },
    {
        "x": 0.4141,
        "y": 0.4363
    },
    {
        "x": 0.5523,
        "y": 0.3638
    },
    {
        "x": 0.4789,
        "y": 0.6125
    },
    {
        "x": 0.2945,
        "y": 0.3987
    },
    {
        "x": 0.4352,
        "y": 0.5625
    },
    {
        "x": 0.4453,
        "y": 0.5725
    },
    {
        "x": 0.232,
        "y": 0.715
    },
    {
        "x": 0.6461,
        "y": 0.3475
    },
    {
        "x": 0.2656,
        "y": 0.6613
    },
    {
        "x": 0.2992,
        "y": 0.3975
    },
    {
        "x": 0.868,
        "y": 0.5325
    },
    {
        "x": 0.2266,
        "y": 0.5713
    },
    {
        "x": 0.6813,
        "y": 0.6613
    },
    {
        "x": 0.4281,
        "y": 0.5675
    },
    {
        "x": 0.3547,
        "y": 0.3113
    },
    {
        "x": 0.6922,
        "y": 0.6312
    },
    {
        "x": 0.1469,
        "y": 0.4113
    },
    {
        "x": 0.7328,
        "y": 0.6587
    },
    {
        "x": 0.6102,
        "y": 0.3975
    },
    {
        "x": 0.7188,
        "y": 0.3937
    },
    {
        "x": 0.5461,
        "y": 0.6038
    },
    {
        "x": 0.7539,
        "y": 0.365
    },
    {
        "x": 0.518,
        "y": 0.655
    },
    {
        "x": 0.3242,
        "y": 0.3525
    },
    {
        "x": 0.4156,
        "y": 0.475
    },
    {
        "x": 0.4383,
        "y": 0.5112
    },
    {
        "x": 0.4156,
        "y": 0.6975
    },
    {
        "x": 0.7344,
        "y": 0.37
    },
    {
        "x": 0.5414,
        "y": 0.23
    },
    {
        "x": 0.2742,
        "y": 0.46
    },
    {
        "x": 0.2109,
        "y": 0.5837
    },
    {
        "x": 0.7109,
        "y": 0.6562
    },
    {
        "x": 0.6234,
        "y": 0.6975
    },
    {
        "x": 0.593,
        "y": 0.335
    },
    {
        "x": 0.4578,
        "y": 0.445
    },
    {
        "x": 0.8656,
        "y": 0.5513
    },
    {
        "x": 0.4695,
        "y": 0.4813
    },
    {
        "x": 0.4625,
        "y": 0.425
    },
    {
        "x": 0.2437,
        "y": 0.4088
    },
    {
        "x": 0.8422,
        "y": 0.4
    },
    {
        "x": 0.6906,
        "y": 0.3925
    },
    {
        "x": 0.4742,
        "y": 0.3438
    },
    {
        "x": 0.2,
        "y": 0.6088
    },
    {
        "x": 0.193,
        "y": 0.565
    },
    {
        "x": 0.4242,
        "y": 0.5387
    },
    {
        "x": 0.4328,
        "y": 0.7425
    },
    {
        "x": 0.4938,
        "y": 0.4487
    },
    {
        "x": 0.2805,
        "y": 0.2612
    },
    {
        "x": 0.6773,
        "y": 0.4738
    },
    {
        "x": 0.568,
        "y": 0.65
    },
    {
        "x": 0.6883,
        "y": 0.3975
    },
    {
        "x": 0.5031,
        "y": 0.2587
    },
    {
        "x": 0.5563,
        "y": 0.3075
    },
    {
        "x": 0.5883,
        "y": 0.3175
    },
    {
        "x": 0.4086,
        "y": 0.66
    },
    {
        "x": 0.6492,
        "y": 0.615
    },
    {
        "x": 0.5094,
        "y": 0.405
    },
    {
        "x": 0.1102,
        "y": 0.5613
    },
    {
        "x": 0.4328,
        "y": 0.5262
    },
    {
        "x": 0.1852,
        "y": 0.5363
    },
    {
        "x": 0.5055,
        "y": 0.455
    },
    {
        "x": 0.6461,
        "y": 0.3287
    },
    {
        "x": 0.0422,
        "y": 0.5012
    },
    {
        "x": 0.243,
        "y": 0.41
    },
    {
        "x": 0.5242,
        "y": 0.2675
    },
    {
        "x": 0.3547,
        "y": 0.635
    },
    {
        "x": 0.5555,
        "y": 0.2437
    },
    {
        "x": 0.2031,
        "y": 0.4012
    },
    {
        "x": 0.3531,
        "y": 0.2775
    },
    {
        "x": 0.6922,
        "y": 0.445
    },
    {
        "x": 0.4875,
        "y": 0.2762
    },
    {
        "x": 0.5383,
        "y": 0.5763
    },
    {
        "x": 0.4445,
        "y": 0.2963
    },
    {
        "x": 0.6188,
        "y": 0.6212
    },
    {
        "x": 0.6453,
        "y": 0.3937
    },
    {
        "x": 0.4891,
        "y": 0.2512
    },
    {
        "x": 0.5289,
        "y": 0.3038
    },
    {
        "x": 0.5047,
        "y": 0.5112
    },
    {
        "x": 0.3125,
        "y": 0.66
    },
    {
        "x": 0.6195,
        "y": 0.7338
    },
    {
        "x": 0.7844,
        "y": 0.6225
    },
    {
        "x": 0.4359,
        "y": 0.7612
    },
    {
        "x": 0.6703,
        "y": 0.4575
    },
    {
        "x": 0.4844,
        "y": 0.5
    },
    {
        "x": 0.1266,
        "y": 0.59
    },
    {
        "x": 0.4219,
        "y": 0.21
    },
    {
        "x": 0.2922,
        "y": 0.3713
    },
    {
        "x": 0.2609,
        "y": 0.4225
    },
    {
        "x": 0.5516,
        "y": 0.6375
    },
    {
        "x": 0.3391,
        "y": 0.4662
    },
    {
        "x": 0.1773,
        "y": 0.5938
    },
    {
        "x": 0.507,
        "y": 0.4
    },
    {
        "x": 0.293,
        "y": 0.4025
    },
    {
        "x": 0.6531,
        "y": 0.6012
    },
    {
        "x": 0.5906,
        "y": 0.2625
    },
    {
        "x": 0.1859,
        "y": 0.58
    },
    {
        "x": 0.3,
        "y": 0.435
    },
    {
        "x": 0.3281,
        "y": 0.3812
    },
    {
        "x": 0.3086,
        "y": 0.3075
    },
    {
        "x": 0.5023,
        "y": 0.725
    },
    {
        "x": 0.2578,
        "y": 0.3762
    },
    {
        "x": 0.3602,
        "y": 0.345
    },
    {
        "x": 0.4313,
        "y": 0.2775
    },
    {
        "x": 0.3289,
        "y": 0.3638
    },
    {
        "x": 0.6703,
        "y": 0.4375
    },
    {
        "x": 0.518,
        "y": 0.6562
    },
    {
        "x": 0.1094,
        "y": 0.4975
    },
    {
        "x": 0.5625,
        "y": 0.3812
    },
    {
        "x": 0.4484,
        "y": 0.5312
    },
    {
        "x": 0.5102,
        "y": 0.3237
    },
    {
        "x": 0.6055,
        "y": 0.3287
    },
    {
        "x": 0.2914,
        "y": 0.4688
    },
    {
        "x": 0.4008,
        "y": 0.31
    },
    {
        "x": 0.4453,
        "y": 0.36
    },
    {
        "x": 0.1766,
        "y": 0.4913
    },
    {
        "x": 0.6656,
        "y": 0.265
    },
    {
        "x": 0.6461,
        "y": 0.63
    },
    {
        "x": 0.4273,
        "y": 0.45
    },
    {
        "x": 0.6813,
        "y": 0.27
    },
    {
        "x": 0.2805,
        "y": 0.3312
    },
    {
        "x": 0.3102,
        "y": 0.4213
    },
    {
        "x": 0.4242,
        "y": 0.525
    },
    {
        "x": 0.9156,
        "y": 0.4875
    },
    {
        "x": 0.2016,
        "y": 0.48
    },
    {
        "x": 0.3164,
        "y": 0.7025
    },
    {
        "x": 0.3133,
        "y": 0.4125
    },
    {
        "x": 0.6852,
        "y": 0.5587
    },
    {
        "x": 0.5938,
        "y": 0.4012
    },
    {
        "x": 0.5219,
        "y": 0.7863
    },
    {
        "x": 0.2227,
        "y": 0.3638
    },
    {
        "x": 0.6477,
        "y": 0.445
    },
    {
        "x": 0.8734,
        "y": 0.465
    },
    {
        "x": 0.6078,
        "y": 0.595
    },
    {
        "x": 0.5813,
        "y": 0.3663
    },
    {
        "x": 0.7484,
        "y": 0.5925
    },
    {
        "x": 0.1398,
        "y": 0.6075
    },
    {
        "x": 0.7141,
        "y": 0.4738
    },
    {
        "x": 0.793,
        "y": 0.2863
    },
    {
        "x": 0.8313,
        "y": 0.4625
    },
    {
        "x": 0.4367,
        "y": 0.76
    },
    {
        "x": 0.6891,
        "y": 0.575
    },
    {
        "x": 0.3125,
        "y": 0.7262
    },
    {
        "x": 0.0672,
        "y": 0.585
    },
    {
        "x": 0.4945,
        "y": 0.4938
    },
    {
        "x": 0.6578,
        "y": 0.4688
    },
    {
        "x": 0.2852,
        "y": 0.785
    },
    {
        "x": 0.8344,
        "y": 0.505
    },
    {
        "x": 0.3602,
        "y": 0.4275
    },
    {
        "x": 0.1523,
        "y": 0.5463
    },
    {
        "x": 0.7,
        "y": 0.3362
    },
    {
        "x": 0.6797,
        "y": 0.4587
    },
    {
        "x": 0.2016,
        "y": 0.4788
    },
    {
        "x": 0.6227,
        "y": 0.625
    },
    {
        "x": 0.168,
        "y": 0.615
    },
    {
        "x": 0.6852,
        "y": 0.3887
    },
    {
        "x": 0.3156,
        "y": 0.7275
    },
    {
        "x": 0.2641,
        "y": 0.3162
    },
    {
        "x": 0.407,
        "y": 0.7825
    },
    {
        "x": 0.232,
        "y": 0.6725
    },
    {
        "x": 0.6742,
        "y": 0.2762
    },
    {
        "x": 0.6742,
        "y": 0.2812
    },
    {
        "x": 0.4914,
        "y": 0.4675
    },
    {
        "x": 0.2859,
        "y": 0.2725
    },
    {
        "x": 0.575,
        "y": 0.7438
    },
    {
        "x": 0.5672,
        "y": 0.3275
    },
    {
        "x": 0.7922,
        "y": 0.33
    },
    {
        "x": 0.4734,
        "y": 0.5988
    },
    {
        "x": 0.4219,
        "y": 0.7475
    },
    {
        "x": 0.5719,
        "y": 0.5875
    },
    {
        "x": 0.2039,
        "y": 0.3787
    },
    {
        "x": 0.3039,
        "y": 0.4325
    },
    {
        "x": 0.7055,
        "y": 0.4375
    },
    {
        "x": 0.2039,
        "y": 0.365
    },
    {
        "x": 0.507,
        "y": 0.6375
    },
    {
        "x": 0.2719,
        "y": 0.4688
    },
    {
        "x": 0.6422,
        "y": 0.1975
    },
    {
        "x": 0.2422,
        "y": 0.555
    },
    {
        "x": 0.507,
        "y": 0.31
    },
    {
        "x": 0.5336,
        "y": 0.415
    },
    {
        "x": 0.5867,
        "y": 0.6475
    },
    {
        "x": 0.8461,
        "y": 0.4238
    },
    {
        "x": 0.7648,
        "y": 0.5613
    },
    {
        "x": 0.4023,
        "y": 0.2988
    },
    {
        "x": 0.7906,
        "y": 0.2888
    },
    {
        "x": 0.8039,
        "y": 0.4275
    },
    {
        "x": 0.6148,
        "y": 0.5387
    },
    {
        "x": 0.4437,
        "y": 0.4425
    },
    {
        "x": 0.6961,
        "y": 0.5563
    },
    {
        "x": 0.3609,
        "y": 0.44
    },
    {
        "x": 0.6297,
        "y": 0.3425
    },
    {
        "x": 0.7039,
        "y": 0.3063
    },
    {
        "x": 0.5023,
        "y": 0.6462
    },
    {
        "x": 0.6914,
        "y": 0.415
    },
    {
        "x": 0.2344,
        "y": 0.4437
    },
    {
        "x": 0.4023,
        "y": 0.7362
    },
    {
        "x": 0.5813,
        "y": 0.3525
    },
    {
        "x": 0.4414,
        "y": 0.2925
    },
    {
        "x": 0.5508,
        "y": 0.5525
    },
    {
        "x": 0.6023,
        "y": 0.6425
    },
    {
        "x": 0.6562,
        "y": 0.7025
    },
    {
        "x": 0.2531,
        "y": 0.71
    },
    {
        "x": 0.7719,
        "y": 0.5775
    },
    {
        "x": 0.3172,
        "y": 0.39
    },
    {
        "x": 0.4062,
        "y": 0.7875
    },
    {
        "x": 0.3484,
        "y": 0.4775
    },
    {
        "x": 0.7094,
        "y": 0.4062
    },
    {
        "x": 0.2477,
        "y": 0.675
    },
    {
        "x": 0.6914,
        "y": 0.5813
    },
    {
        "x": 0.7422,
        "y": 0.39
    },
    {
        "x": 0.4984,
        "y": 0.43
    },
    {
        "x": 0.1875,
        "y": 0.55
    },
    {
        "x": 0.1672,
        "y": 0.5825
    },
    {
        "x": 0.6906,
        "y": 0.4062
    },
    {
        "x": 0.5523,
        "y": 0.3312
    },
    {
        "x": 0.4523,
        "y": 0.525
    },
    {
        "x": 0.0508,
        "y": 0.43
    },
    {
        "x": 0.7977,
        "y": 0.2913
    },
    {
        "x": 0.2125,
        "y": 0.5913
    },
    {
        "x": 0.5508,
        "y": 0.3225
    },
    {
        "x": 0.4867,
        "y": 0.6412
    },
    {
        "x": 0.7414,
        "y": 0.6225
    },
    {
        "x": 0.1836,
        "y": 0.5962
    },
    {
        "x": 0.5391,
        "y": 0.3613
    },
    {
        "x": 0.45,
        "y": 0.78
    },
    {
        "x": 0.8133,
        "y": 0.3887
    },
    {
        "x": 0.6227,
        "y": 0.775
    },
    {
        "x": 0.4391,
        "y": 0.6987
    },
    {
        "x": 0.4289,
        "y": 0.4675
    },
    {
        "x": 0.8438,
        "y": 0.5262
    },
    {
        "x": 0.2406,
        "y": 0.3625
    },
    {
        "x": 0.4883,
        "y": 0.1812
    },
    {
        "x": 0.7305,
        "y": 0.2375
    },
    {
        "x": 0.7789,
        "y": 0.3575
    },
    {
        "x": 0.2695,
        "y": 0.4387
    },
    {
        "x": 0.7258,
        "y": 0.655
    },
    {
        "x": 0.2656,
        "y": 0.5312
    },
    {
        "x": 0.3992,
        "y": 0.3962
    },
    {
        "x": 0.8461,
        "y": 0.4587
    },
    {
        "x": 0.4141,
        "y": 0.7575
    },
    {
        "x": 0.5617,
        "y": 0.1825
    },
    {
        "x": 0.4117,
        "y": 0.4562
    },
    {
        "x": 0.5375,
        "y": 0.3125
    },
    {
        "x": 0.6133,
        "y": 0.6687
    },
    {
        "x": 0.1703,
        "y": 0.5387
    },
    {
        "x": 0.3797,
        "y": 0.6462
    },
    {
        "x": 0.6156,
        "y": 0.475
    },
    {
        "x": 0.4453,
        "y": 0.59
    },
    {
        "x": 0.4492,
        "y": 0.5787
    },
    {
        "x": 0.1539,
        "y": 0.5725
    },
    {
        "x": 0.2711,
        "y": 0.4562
    },
    {
        "x": 0.7188,
        "y": 0.3438
    },
    {
        "x": 0.5219,
        "y": 0.3013
    },
    {
        "x": 0.0563,
        "y": 0.525
    },
    {
        "x": 0.7086,
        "y": 0.6987
    },
    {
        "x": 0.7297,
        "y": 0.68
    },
    {
        "x": 0.6687,
        "y": 0.4788
    },
    {
        "x": 0.7414,
        "y": 0.3475
    },
    {
        "x": 0.0445,
        "y": 0.505
    },
    {
        "x": 0.2305,
        "y": 0.6937
    },
    {
        "x": 0.4039,
        "y": 0.81
    },
    {
        "x": 0.1727,
        "y": 0.4512
    },
    {
        "x": 0.5328,
        "y": 0.7325
    },
    {
        "x": 0.6305,
        "y": 0.3837
    },
    {
        "x": 0.3078,
        "y": 0.3513
    },
    {
        "x": 0.6023,
        "y": 0.3538
    },
    {
        "x": 0.4961,
        "y": 0.7212
    },
    {
        "x": 0.4406,
        "y": 0.39
    },
    {
        "x": 0.2437,
        "y": 0.2637
    },
    {
        "x": 0.6633,
        "y": 0.56
    },
    {
        "x": 0.4109,
        "y": 0.3175
    },
    {
        "x": 0.1336,
        "y": 0.54
    },
    {
        "x": 0.1805,
        "y": 0.4163
    },
    {
        "x": 0.6758,
        "y": 0.6088
    },
    {
        "x": 0.4609,
        "y": 0.4288
    },
    {
        "x": 0.4672,
        "y": 0.4813
    },
    {
        "x": 0.6773,
        "y": 0.635
    },
    {
        "x": 0.5102,
        "y": 0.325
    },
    {
        "x": 0.5227,
        "y": 0.3113
    },
    {
        "x": 0.4445,
        "y": 0.285
    },
    {
        "x": 0.6,
        "y": 0.6375
    },
    {
        "x": 0.4984,
        "y": 0.3212
    },
    {
        "x": 0.7602,
        "y": 0.585
    },
    {
        "x": 0.5359,
        "y": 0.31
    },
    {
        "x": 0.3266,
        "y": 0.3787
    },
    {
        "x": 0.2,
        "y": 0.495
    },
    {
        "x": 0.5734,
        "y": 0.6488
    },
    {
        "x": 0.7328,
        "y": 0.3475
    },
    {
        "x": 0.3328,
        "y": 0.67
    },
    {
        "x": 0.5242,
        "y": 0.3625
    },
    {
        "x": 0.7633,
        "y": 0.5563
    },
    {
        "x": 0.3109,
        "y": 0.4088
    },
    {
        "x": 0.6227,
        "y": 0.3038
    },
    {
        "x": 0.4313,
        "y": 0.4963
    },
    {
        "x": 0.4313,
        "y": 0.7775
    },
    {
        "x": 0.6055,
        "y": 0.1888
    },
    {
        "x": 0.7117,
        "y": 0.7063
    },
    {
        "x": 0.6562,
        "y": 0.5525
    },
    {
        "x": 0.1617,
        "y": 0.4562
    },
    {
        "x": 0.3945,
        "y": 0.2963
    },
    {
        "x": 0.1336,
        "y": 0.5275
    },
    {
        "x": 0.3328,
        "y": 0.7588
    },
    {
        "x": 0.082,
        "y": 0.5537
    },
    {
        "x": 0.6453,
        "y": 0.5837
    },
    {
        "x": 0.7156,
        "y": 0.2888
    },
    {
        "x": 0.6484,
        "y": 0.4587
    },
    {
        "x": 0.4984,
        "y": 0.3638
    },
    {
        "x": 0.2508,
        "y": 0.3887
    },
    {
        "x": 0.6641,
        "y": 0.2637
    },
    {
        "x": 0.6562,
        "y": 0.48
    },
    {
        "x": 0.8531,
        "y": 0.5513
    },
    {
        "x": 0.2219,
        "y": 0.4263
    },
    {
        "x": 0.4852,
        "y": 0.705
    },
    {
        "x": 0.193,
        "y": 0.5962
    },
    {
        "x": 0.3812,
        "y": 0.7762
    },
    {
        "x": 0.2492,
        "y": 0.495
    },
    {
        "x": 0.2562,
        "y": 0.6225
    },
    {
        "x": 0.093,
        "y": 0.495
    },
    {
        "x": 0.8828,
        "y": 0.5125
    },
    {
        "x": 0.6,
        "y": 0.6375
    },
    {
        "x": 0.4367,
        "y": 0.365
    },
    {
        "x": 0.6594,
        "y": 0.4062
    },
    {
        "x": 0.2195,
        "y": 0.6238
    },
    {
        "x": 0.475,
        "y": 0.345
    },
    {
        "x": 0.4797,
        "y": 0.2662
    },
    {
        "x": 0.3086,
        "y": 0.3975
    },
    {
        "x": 0.4945,
        "y": 0.3025
    },
    {
        "x": 0.1922,
        "y": 0.58
    },
    {
        "x": 0.3289,
        "y": 0.3762
    },
    {
        "x": 0.6125,
        "y": 0.3275
    },
    {
        "x": 0.4695,
        "y": 0.6637
    },
    {
        "x": 0.1961,
        "y": 0.4412
    },
    {
        "x": 0.2266,
        "y": 0.5787
    },
    {
        "x": 0.443,
        "y": 0.4475
    },
    {
        "x": 0.5594,
        "y": 0.3125
    },
    {
        "x": 0.8789,
        "y": 0.545
    },
    {
        "x": 0.4836,
        "y": 0.6212
    },
    {
        "x": 0.182,
        "y": 0.58
    },
    {
        "x": 0.2562,
        "y": 0.3588
    },
    {
        "x": 0.7344,
        "y": 0.3575
    },
    {
        "x": 0.3594,
        "y": 0.3862
    },
    {
        "x": 0.2898,
        "y": 0.7525
    },
    {
        "x": 0.1586,
        "y": 0.5038
    },
    {
        "x": 0.5625,
        "y": 0.3038
    },
    {
        "x": 0.4875,
        "y": 0.7412
    },
    {
        "x": 0.3563,
        "y": 0.3887
    },
    {
        "x": 0.2922,
        "y": 0.435
    },
    {
        "x": 0.2969,
        "y": 0.2875
    },
    {
        "x": 0.6234,
        "y": 0.3113
    },
    {
        "x": 0.4,
        "y": 0.2338
    },
    {
        "x": 0.1383,
        "y": 0.545
    },
    {
        "x": 0.5266,
        "y": 0.3225
    },
    {
        "x": 0.643,
        "y": 0.4562
    },
    {
        "x": 0.2828,
        "y": 0.4037
    },
    {
        "x": 0.4086,
        "y": 0.2612
    },
    {
        "x": 0.4016,
        "y": 0.7375
    },
    {
        "x": 0.2109,
        "y": 0.5062
    },
    {
        "x": 0.7688,
        "y": 0.5837
    },
    {
        "x": 0.4344,
        "y": 0.37
    },
    {
        "x": 0.1477,
        "y": 0.4113
    },
    {
        "x": 0.6438,
        "y": 0.5825
    },
    {
        "x": 0.1641,
        "y": 0.4313
    },
    {
        "x": 0.6703,
        "y": 0.3287
    },
    {
        "x": 0.2328,
        "y": 0.6663
    },
    {
        "x": 0.5398,
        "y": 0.58
    },
    {
        "x": 0.3094,
        "y": 0.4062
    },
    {
        "x": 0.3977,
        "y": 0.3025
    },
    {
        "x": 0.5242,
        "y": 0.3638
    },
    {
        "x": 0.793,
        "y": 0.6288
    },
    {
        "x": 0.3187,
        "y": 0.4088
    },
    {
        "x": 0.6312,
        "y": 0.31
    },
    {
        "x": 0.4688,
        "y": 0.2975
    },
    {
        "x": 0.2117,
        "y": 0.4888
    },
    {
        "x": 0.775,
        "y": 0.3038
    },
    {
        "x": 0.5219,
        "y": 0.5737
    },
    {
        "x": 0.4164,
        "y": 0.7475
    },
    {
        "x": 0.4953,
        "y": 0.33
    },
    {
        "x": 0.5594,
        "y": 0.7712
    },
    {
        "x": 0.85,
        "y": 0.5275
    },
    {
        "x": 0.4305,
        "y": 0.7375
    },
    {
        "x": 0.5672,
        "y": 0.3113
    },
    {
        "x": 0.6781,
        "y": 0.4462
    },
    {
        "x": 0.5445,
        "y": 0.3162
    },
    {
        "x": 0.5477,
        "y": 0.5875
    },
    {
        "x": 0.1289,
        "y": 0.4587
    },
    {
        "x": 0.1297,
        "y": 0.4025
    },
    {
        "x": 0.1602,
        "y": 0.6325
    },
    {
        "x": 0.1898,
        "y": 0.4275
    },
    {
        "x": 0.7531,
        "y": 0.3563
    },
    {
        "x": 0.2703,
        "y": 0.52
    },
    {
        "x": 0.2867,
        "y": 0.275
    },
    {
        "x": 0.268,
        "y": 0.665
    },
    {
        "x": 0.393,
        "y": 0.75
    },
    {
        "x": 0.1977,
        "y": 0.6675
    },
    {
        "x": 0.1828,
        "y": 0.5387
    },
    {
        "x": 0.5555,
        "y": 0.7863
    },
    {
        "x": 0.5516,
        "y": 0.3387
    },
    {
        "x": 0.3898,
        "y": 0.375
    },
    {
        "x": 0.15,
        "y": 0.6
    },
    {
        "x": 0.4297,
        "y": 0.7462
    },
    {
        "x": 0.7844,
        "y": 0.415
    },
    {
        "x": 0.4461,
        "y": 0.4487
    },
    {
        "x": 0.4906,
        "y": 0.3038
    },
    {
        "x": 0.1313,
        "y": 0.6275
    },
    {
        "x": 0.6977,
        "y": 0.4788
    },
    {
        "x": 0.5039,
        "y": 0.6175
    },
    {
        "x": 0.6227,
        "y": 0.3425
    },
    {
        "x": 0.6375,
        "y": 0.3262
    },
    {
        "x": 0.2977,
        "y": 0.3287
    },
    {
        "x": 0.4437,
        "y": 0.4838
    },
    {
        "x": 0.4344,
        "y": 0.7638
    },
    {
        "x": 0.6039,
        "y": 0.3825
    },
    {
        "x": 0.2789,
        "y": 0.33
    },
    {
        "x": 0.4422,
        "y": 0.5487
    },
    {
        "x": 0.3258,
        "y": 0.32
    },
    {
        "x": 0.4883,
        "y": 0.17
    },
    {
        "x": 0.1453,
        "y": 0.5938
    },
    {
        "x": 0.1328,
        "y": 0.575
    },
    {
        "x": 0.218,
        "y": 0.5938
    },
    {
        "x": 0.5891,
        "y": 0.385
    },
    {
        "x": 0.5711,
        "y": 0.7075
    },
    {
        "x": 0.6633,
        "y": 0.4738
    },
    {
        "x": 0.2727,
        "y": 0.3912
    },
    {
        "x": 0.5516,
        "y": 0.3625
    },
    {
        "x": 0.3172,
        "y": 0.415
    },
    {
        "x": 0.3789,
        "y": 0.7438
    },
    {
        "x": 0.4617,
        "y": 0.3262
    },
    {
        "x": 0.0766,
        "y": 0.5475
    },
    {
        "x": 0.7234,
        "y": 0.6663
    },
    {
        "x": 0.3352,
        "y": 0.4612
    },
    {
        "x": 0.5031,
        "y": 0.415
    },
    {
        "x": 0.5094,
        "y": 0.4113
    },
    {
        "x": 0.4266,
        "y": 0.5162
    },
    {
        "x": 0.5195,
        "y": 0.235
    },
    {
        "x": 0.3141,
        "y": 0.3912
    },
    {
        "x": 0.6859,
        "y": 0.5787
    },
    {
        "x": 0.6414,
        "y": 0.595
    },
    {
        "x": 0.4977,
        "y": 0.2988
    },
    {
        "x": 0.4977,
        "y": 0.355
    },
    {
        "x": 0.8586,
        "y": 0.5513
    },
    {
        "x": 0.2953,
        "y": 0.44
    },
    {
        "x": 0.2305,
        "y": 0.6925
    },
    {
        "x": 0.6828,
        "y": 0.295
    },
    {
        "x": 0.5508,
        "y": 0.6088
    },
    {
        "x": 0.2195,
        "y": 0.52
    },
    {
        "x": 0.4055,
        "y": 0.3625
    },
    {
        "x": 0.5594,
        "y": 0.7738
    },
    {
        "x": 0.3117,
        "y": 0.4537
    },
    {
        "x": 0.718,
        "y": 0.5913
    },
    {
        "x": 0.3703,
        "y": 0.3125
    },
    {
        "x": 0.2898,
        "y": 0.7538
    },
    {
        "x": 0.675,
        "y": 0.4363
    },
    {
        "x": 0.6891,
        "y": 0.2925
    },
    {
        "x": 0.2477,
        "y": 0.415
    },
    {
        "x": 0.7586,
        "y": 0.385
    },
    {
        "x": 0.6789,
        "y": 0.6637
    },
    {
        "x": 0.45,
        "y": 0.4675
    },
    {
        "x": 0.3727,
        "y": 0.3925
    },
    {
        "x": 0.3563,
        "y": 0.635
    },
    {
        "x": 0.45,
        "y": 0.3125
    },
    {
        "x": 0.4813,
        "y": 0.5713
    },
    {
        "x": 0.8109,
        "y": 0.3625
    },
    {
        "x": 0.8664,
        "y": 0.435
    },
    {
        "x": 0.4219,
        "y": 0.4625
    },
    {
        "x": 0.6633,
        "y": 0.5138
    },
    {
        "x": 0.4305,
        "y": 0.34
    },
    {
        "x": 0.1898,
        "y": 0.585
    },
    {
        "x": 0.5391,
        "y": 0.3962
    },
    {
        "x": 0.532,
        "y": 0.7013
    },
    {
        "x": 0.4641,
        "y": 0.5513
    },
    {
        "x": 0.5258,
        "y": 0.4575
    },
    {
        "x": 0.3008,
        "y": 0.295
    },
    {
        "x": 0.5664,
        "y": 0.3275
    },
    {
        "x": 0.4688,
        "y": 0.2725
    },
    {
        "x": 0.8617,
        "y": 0.4313
    },
    {
        "x": 0.3078,
        "y": 0.305
    },
    {
        "x": 0.6586,
        "y": 0.7225
    },
    {
        "x": 0.7922,
        "y": 0.4175
    },
    {
        "x": 0.2352,
        "y": 0.5675
    },
    {
        "x": 0.8758,
        "y": 0.55
    },
    {
        "x": 0.7875,
        "y": 0.38
    },
    {
        "x": 0.3195,
        "y": 0.6663
    },
    {
        "x": 0.3367,
        "y": 0.745
    },
    {
        "x": 0.418,
        "y": 0.46
    },
    {
        "x": 0.7523,
        "y": 0.3
    },
    {
        "x": 0.6289,
        "y": 0.2662
    },
    {
        "x": 0.6953,
        "y": 0.4375
    },
    {
        "x": 0.5531,
        "y": 0.5913
    },
    {
        "x": 0.6977,
        "y": 0.3125
    },
    {
        "x": 0.2484,
        "y": 0.4938
    },
    {
        "x": 0.7227,
        "y": 0.2375
    },
    {
        "x": 0.6484,
        "y": 0.28
    },
    {
        "x": 0.4852,
        "y": 0.235
    },
    {
        "x": 0.3141,
        "y": 0.3588
    },
    {
        "x": 0.3063,
        "y": 0.4175
    },
    {
        "x": 0.4648,
        "y": 0.3825
    },
    {
        "x": 0.4906,
        "y": 0.3387
    },
    {
        "x": 0.2227,
        "y": 0.5925
    },
    {
        "x": 0.032,
        "y": 0.49
    },
    {
        "x": 0.6281,
        "y": 0.5387
    },
    {
        "x": 0.3836,
        "y": 0.3725
    },
    {
        "x": 0.4852,
        "y": 0.5925
    },
    {
        "x": 0.4953,
        "y": 0.72
    },
    {
        "x": 0.6719,
        "y": 0.39
    },
    {
        "x": 0.6859,
        "y": 0.665
    },
    {
        "x": 0.3039,
        "y": 0.69
    },
    {
        "x": 0.5227,
        "y": 0.5825
    },
    {
        "x": 0.1211,
        "y": 0.6162
    },
    {
        "x": 0.4406,
        "y": 0.6613
    },
    {
        "x": 0.4523,
        "y": 0.4988
    },
    {
        "x": 0.5687,
        "y": 0.69
    },
    {
        "x": 0.0695,
        "y": 0.5863
    },
    {
        "x": 0.4969,
        "y": 0.7262
    },
    {
        "x": 0.65,
        "y": 0.4688
    },
    {
        "x": 0.5188,
        "y": 0.3463
    },
    {
        "x": 0.7445,
        "y": 0.3812
    },
    {
        "x": 0.7,
        "y": 0.5437
    },
    {
        "x": 0.4164,
        "y": 0.6562
    },
    {
        "x": 0.4266,
        "y": 0.5288
    },
    {
        "x": 0.5852,
        "y": 0.365
    },
    {
        "x": 0.3461,
        "y": 0.4813
    },
    {
        "x": 0.4477,
        "y": 0.3575
    },
    {
        "x": 0.1008,
        "y": 0.5062
    },
    {
        "x": 0.6922,
        "y": 0.5813
    },
    {
        "x": 0.1789,
        "y": 0.5575
    },
    {
        "x": 0.2484,
        "y": 0.4288
    },
    {
        "x": 0.2789,
        "y": 0.5275
    },
    {
        "x": 0.0617,
        "y": 0.585
    },
    {
        "x": 0.3563,
        "y": 0.3375
    },
    {
        "x": 0.4984,
        "y": 0.5162
    },
    {
        "x": 0.257,
        "y": 0.375
    },
    {
        "x": 0.8469,
        "y": 0.4625
    },
    {
        "x": 0.2656,
        "y": 0.3187
    },
    {
        "x": 0.4758,
        "y": 0.625
    },
    {
        "x": 0.55,
        "y": 0.7525
    },
    {
        "x": 0.5055,
        "y": 0.63
    },
    {
        "x": 0.7406,
        "y": 0.6725
    },
    {
        "x": 0.5523,
        "y": 0.7137
    },
    {
        "x": 0.6281,
        "y": 0.26
    },
    {
        "x": 0.6336,
        "y": 0.3312
    },
    {
        "x": 0.8492,
        "y": 0.3975
    },
    {
        "x": 0.7773,
        "y": 0.3787
    },
    {
        "x": 0.5391,
        "y": 0.3613
    },
    {
        "x": 0.3703,
        "y": 0.3187
    },
    {
        "x": 0.7117,
        "y": 0.3125
    },
    {
        "x": 0.1641,
        "y": 0.6325
    },
    {
        "x": 0.7305,
        "y": 0.5837
    },
    {
        "x": 0.6805,
        "y": 0.5675
    },
    {
        "x": 0.7492,
        "y": 0.3563
    },
    {
        "x": 0.5188,
        "y": 0.365
    },
    {
        "x": 0.918,
        "y": 0.5363
    },
    {
        "x": 0.3656,
        "y": 0.715
    },
    {
        "x": 0.5133,
        "y": 0.5525
    },
    {
        "x": 0.2391,
        "y": 0.4213
    },
    {
        "x": 0.7008,
        "y": 0.6575
    },
    {
        "x": 0.3953,
        "y": 0.4012
    },
    {
        "x": 0.6227,
        "y": 0.25
    },
    {
        "x": 0.832,
        "y": 0.5475
    },
    {
        "x": 0.7977,
        "y": 0.3575
    },
    {
        "x": 0.5023,
        "y": 0.3438
    },
    {
        "x": 0.6898,
        "y": 0.5075
    },
    {
        "x": 0.1875,
        "y": 0.51
    },
    {
        "x": 0.2891,
        "y": 0.755
    },
    {
        "x": 0.2797,
        "y": 0.415
    },
    {
        "x": 0.3695,
        "y": 0.2762
    },
    {
        "x": 0.5383,
        "y": 0.2812
    },
    {
        "x": 0.1812,
        "y": 0.52
    },
    {
        "x": 0.4445,
        "y": 0.58
    },
    {
        "x": 0.2258,
        "y": 0.5038
    },
    {
        "x": 0.0258,
        "y": 0.4813
    },
    {
        "x": 0.4461,
        "y": 0.2687
    },
    {
        "x": 0.668,
        "y": 0.3125
    },
    {
        "x": 0.4813,
        "y": 0.6125
    },
    {
        "x": 0.4695,
        "y": 0.7037
    },
    {
        "x": 0.6891,
        "y": 0.4213
    },
    {
        "x": 0.1273,
        "y": 0.525
    },
    {
        "x": 0.4617,
        "y": 0.2525
    },
    {
        "x": 0.6945,
        "y": 0.4462
    },
    {
        "x": 0.6094,
        "y": 0.5537
    },
    {
        "x": 0.2867,
        "y": 0.4462
    },
    {
        "x": 0.0594,
        "y": 0.4412
    },
    {
        "x": 0.5578,
        "y": 0.2637
    },
    {
        "x": 0.6781,
        "y": 0.5763
    },
    {
        "x": 0.4625,
        "y": 0.5713
    },
    {
        "x": 0.5453,
        "y": 0.2575
    },
    {
        "x": 0.1977,
        "y": 0.4925
    },
    {
        "x": 0.6062,
        "y": 0.31
    },
    {
        "x": 0.2562,
        "y": 0.3725
    },
    {
        "x": 0.6547,
        "y": 0.395
    },
    {
        "x": 0.5062,
        "y": 0.745
    },
    {
        "x": 0.3438,
        "y": 0.4412
    },
    {
        "x": 0.5633,
        "y": 0.7312
    },
    {
        "x": 0.3898,
        "y": 0.7125
    },
    {
        "x": 0.6789,
        "y": 0.5725
    },
    {
        "x": 0.1461,
        "y": 0.6275
    },
    {
        "x": 0.8109,
        "y": 0.3962
    },
    {
        "x": 0.857,
        "y": 0.3575
    },
    {
        "x": 0.3125,
        "y": 0.7312
    },
    {
        "x": 0.6539,
        "y": 0.4363
    },
    {
        "x": 0.4523,
        "y": 0.3162
    },
    {
        "x": 0.4953,
        "y": 0.3937
    },
    {
        "x": 0.6617,
        "y": 0.5188
    },
    {
        "x": 0.2977,
        "y": 0.3237
    },
    {
        "x": 0.6687,
        "y": 0.4813
    },
    {
        "x": 0.4594,
        "y": 0.6038
    },
    {
        "x": 0.3031,
        "y": 0.4125
    },
    {
        "x": 0.2461,
        "y": 0.44
    },
    {
        "x": 0.3187,
        "y": 0.4625
    },
    {
        "x": 0.2469,
        "y": 0.3663
    },
    {
        "x": 0.4859,
        "y": 0.2325
    },
    {
        "x": 0.4281,
        "y": 0.49
    },
    {
        "x": 0.318,
        "y": 0.4825
    },
    {
        "x": 0.2313,
        "y": 0.7188
    },
    {
        "x": 0.1508,
        "y": 0.5563
    },
    {
        "x": 0.3656,
        "y": 0.4225
    },
    {
        "x": 0.2656,
        "y": 0.52
    },
    {
        "x": 0.5305,
        "y": 0.4175
    },
    {
        "x": 0.5383,
        "y": 0.28
    },
    {
        "x": 0.2617,
        "y": 0.4863
    },
    {
        "x": 0.1523,
        "y": 0.4675
    },
    {
        "x": 0.2586,
        "y": 0.465
    },
    {
        "x": 0.6867,
        "y": 0.4462
    },
    {
        "x": 0.6344,
        "y": 0.66
    },
    {
        "x": 0.0859,
        "y": 0.5437
    },
    {
        "x": 0.3469,
        "y": 0.4088
    },
    {
        "x": 0.2523,
        "y": 0.4475
    },
    {
        "x": 0.4289,
        "y": 0.7475
    },
    {
        "x": 0.6125,
        "y": 0.635
    },
    {
        "x": 0.6062,
        "y": 0.5813
    },
    {
        "x": 0.3414,
        "y": 0.3575
    },
    {
        "x": 0.5227,
        "y": 0.6625
    },
    {
        "x": 0.3273,
        "y": 0.2888
    },
    {
        "x": 0.5477,
        "y": 0.6925
    },
    {
        "x": 0.7688,
        "y": 0.4113
    },
    {
        "x": 0.7945,
        "y": 0.325
    },
    {
        "x": 0.7086,
        "y": 0.3488
    },
    {
        "x": 0.1953,
        "y": 0.47
    },
    {
        "x": 0.1469,
        "y": 0.5537
    },
    {
        "x": 0.6867,
        "y": 0.355
    },
    {
        "x": 0.6789,
        "y": 0.4338
    },
    {
        "x": 0.2781,
        "y": 0.4125
    },
    {
        "x": 0.5906,
        "y": 0.6388
    },
    {
        "x": 0.4742,
        "y": 0.7
    },
    {
        "x": 0.668,
        "y": 0.5737
    },
    {
        "x": 0.1203,
        "y": 0.625
    },
    {
        "x": 0.2211,
        "y": 0.3912
    },
    {
        "x": 0.5188,
        "y": 0.6412
    },
    {
        "x": 0.7328,
        "y": 0.6188
    },
    {
        "x": 0.4469,
        "y": 0.6062
    },
    {
        "x": 0.0586,
        "y": 0.5775
    },
    {
        "x": 0.3109,
        "y": 0.4338
    },
    {
        "x": 0.543,
        "y": 0.5687
    },
    {
        "x": 0.1305,
        "y": 0.5913
    },
    {
        "x": 0.4219,
        "y": 0.2112
    },
    {
        "x": 0.6945,
        "y": 0.4625
    },
    {
        "x": 0.1836,
        "y": 0.42
    },
    {
        "x": 0.4664,
        "y": 0.47
    },
    {
        "x": 0.5461,
        "y": 0.3787
    },
    {
        "x": 0.4195,
        "y": 0.4675
    },
    {
        "x": 0.2914,
        "y": 0.7
    },
    {
        "x": 0.2602,
        "y": 0.6262
    },
    {
        "x": 0.6398,
        "y": 0.4163
    },
    {
        "x": 0.6727,
        "y": 0.34
    },
    {
        "x": 0.7359,
        "y": 0.3212
    },
    {
        "x": 0.5016,
        "y": 0.4662
    },
    {
        "x": 0.7453,
        "y": 0.3225
    },
    {
        "x": 0.4711,
        "y": 0.4625
    },
    {
        "x": 0.6484,
        "y": 0.495
    },
    {
        "x": 0.9195,
        "y": 0.5537
    },
    {
        "x": 0.6641,
        "y": 0.5713
    },
    {
        "x": 0.7945,
        "y": 0.3625
    },
    {
        "x": 0.2016,
        "y": 0.595
    },
    {
        "x": 0.3125,
        "y": 0.3237
    },
    {
        "x": 0.2953,
        "y": 0.6038
    },
    {
        "x": 0.2211,
        "y": 0.41
    },
    {
        "x": 0.1789,
        "y": 0.4587
    },
    {
        "x": 0.1891,
        "y": 0.5038
    },
    {
        "x": 0.3227,
        "y": 0.325
    },
    {
        "x": 0.357,
        "y": 0.2863
    },
    {
        "x": 0.4461,
        "y": 0.555
    },
    {
        "x": 0.5437,
        "y": 0.3975
    },
    {
        "x": 0.2445,
        "y": 0.66
    },
    {
        "x": 0.468,
        "y": 0.4238
    },
    {
        "x": 0.518,
        "y": 0.7275
    },
    {
        "x": 0.3047,
        "y": 0.7388
    },
    {
        "x": 0.6641,
        "y": 0.4988
    },
    {
        "x": 0.2773,
        "y": 0.3513
    },
    {
        "x": 0.175,
        "y": 0.5288
    },
    {
        "x": 0.2977,
        "y": 0.6012
    },
    {
        "x": 0.6609,
        "y": 0.3038
    },
    {
        "x": 0.782,
        "y": 0.415
    },
    {
        "x": 0.5305,
        "y": 0.395
    },
    {
        "x": 0.5141,
        "y": 0.3937
    },
    {
        "x": 0.6984,
        "y": 0.4288
    },
    {
        "x": 0.2523,
        "y": 0.4338
    },
    {
        "x": 0.2852,
        "y": 0.5962
    },
    {
        "x": 0.3414,
        "y": 0.6325
    },
    {
        "x": 0.0477,
        "y": 0.4263
    },
    {
        "x": 0.6813,
        "y": 0.5787
    },
    {
        "x": 0.6461,
        "y": 0.6713
    },
    {
        "x": 0.6711,
        "y": 0.5975
    },
    {
        "x": 0.4719,
        "y": 0.7275
    },
    {
        "x": 0.6336,
        "y": 0.2838
    },
    {
        "x": 0.6828,
        "y": 0.4062
    },
    {
        "x": 0.6312,
        "y": 0.3387
    },
    {
        "x": 0.4859,
        "y": 0.4188
    },
    {
        "x": 0.4719,
        "y": 0.3187
    },
    {
        "x": 0.4133,
        "y": 0.6562
    },
    {
        "x": 0.8344,
        "y": 0.435
    },
    {
        "x": 0.2258,
        "y": 0.5038
    },
    {
        "x": 0.232,
        "y": 0.7175
    },
    {
        "x": 0.6383,
        "y": 0.3488
    },
    {
        "x": 0.6211,
        "y": 0.2387
    },
    {
        "x": 0.4375,
        "y": 0.4675
    },
    {
        "x": 0.1023,
        "y": 0.6025
    },
    {
        "x": 0.6047,
        "y": 0.3912
    },
    {
        "x": 0.1453,
        "y": 0.5975
    },
    {
        "x": 0.4211,
        "y": 0.7963
    },
    {
        "x": 0.5211,
        "y": 0.4088
    },
    {
        "x": 0.4445,
        "y": 0.34
    },
    {
        "x": 0.6984,
        "y": 0.355
    },
    {
        "x": 0.4547,
        "y": 0.5775
    },
    {
        "x": 0.2281,
        "y": 0.3287
    },
    {
        "x": 0.7523,
        "y": 0.2562
    },
    {
        "x": 0.3828,
        "y": 0.2675
    },
    {
        "x": 0.2289,
        "y": 0.5238
    },
    {
        "x": 0.6203,
        "y": 0.3362
    },
    {
        "x": 0.4609,
        "y": 0.38
    },
    {
        "x": 0.6813,
        "y": 0.5675
    },
    {
        "x": 0.4109,
        "y": 0.3588
    },
    {
        "x": 0.8,
        "y": 0.3575
    },
    {
        "x": 0.3898,
        "y": 0.285
    },
    {
        "x": 0.532,
        "y": 0.66
    },
    {
        "x": 0.6156,
        "y": 0.6325
    },
    {
        "x": 0.3719,
        "y": 0.3225
    },
    {
        "x": 0.2828,
        "y": 0.6763
    },
    {
        "x": 0.4437,
        "y": 0.4425
    },
    {
        "x": 0.4977,
        "y": 0.7588
    },
    {
        "x": 0.657,
        "y": 0.3588
    },
    {
        "x": 0.5289,
        "y": 0.5825
    },
    {
        "x": 0.6828,
        "y": 0.3875
    },
    {
        "x": 0.2305,
        "y": 0.67
    },
    {
        "x": 0.4664,
        "y": 0.4313
    },
    {
        "x": 0.6352,
        "y": 0.3688
    },
    {
        "x": 0.3563,
        "y": 0.7662
    },
    {
        "x": 0.6797,
        "y": 0.4375
    },
    {
        "x": 0.6687,
        "y": 0.315
    },
    {
        "x": 0.4641,
        "y": 0.605
    },
    {
        "x": 0.325,
        "y": 0.4788
    },
    {
        "x": 0.4383,
        "y": 0.3287
    },
    {
        "x": 0.5742,
        "y": 0.7525
    },
    {
        "x": 0.732,
        "y": 0.38
    },
    {
        "x": 0.6648,
        "y": 0.515
    },
    {
        "x": 0.4734,
        "y": 0.4363
    },
    {
        "x": 0.7367,
        "y": 0.3925
    },
    {
        "x": 0.5172,
        "y": 0.3162
    },
    {
        "x": 0.7398,
        "y": 0.3488
    },
    {
        "x": 0.2094,
        "y": 0.5962
    },
    {
        "x": 0.6766,
        "y": 0.4913
    },
    {
        "x": 0.4477,
        "y": 0.3613
    },
    {
        "x": 0.2305,
        "y": 0.7188
    },
    {
        "x": 0.4258,
        "y": 0.3638
    },
    {
        "x": 0.5922,
        "y": 0.6
    },
    {
        "x": 0.5164,
        "y": 0.3525
    },
    {
        "x": 0.2562,
        "y": 0.485
    },
    {
        "x": 0.4633,
        "y": 0.575
    },
    {
        "x": 0.8195,
        "y": 0.56
    },
    {
        "x": 0.5703,
        "y": 0.3912
    },
    {
        "x": 0.6281,
        "y": 0.4562
    },
    {
        "x": 0.65,
        "y": 0.4113
    },
    {
        "x": 0.0617,
        "y": 0.4462
    },
    {
        "x": 0.4883,
        "y": 0.42
    },
    {
        "x": 0.4031,
        "y": 0.315
    },
    {
        "x": 0.8313,
        "y": 0.3987
    },
    {
        "x": 0.7078,
        "y": 0.2562
    },
    {
        "x": 0.3305,
        "y": 0.7063
    },
    {
        "x": 0.2789,
        "y": 0.34
    },
    {
        "x": 0.293,
        "y": 0.5962
    },
    {
        "x": 0.3797,
        "y": 0.44
    },
    {
        "x": 0.6516,
        "y": 0.455
    },
    {
        "x": 0.2094,
        "y": 0.39
    },
    {
        "x": 0.5172,
        "y": 0.3162
    },
    {
        "x": 0.4523,
        "y": 0.5925
    },
    {
        "x": 0.1281,
        "y": 0.58
    },
    {
        "x": 0.5312,
        "y": 0.3113
    },
    {
        "x": 0.5,
        "y": 0.2412
    },
    {
        "x": 0.5203,
        "y": 0.245
    },
    {
        "x": 0.657,
        "y": 0.4462
    },
    {
        "x": 0.6172,
        "y": 0.4075
    },
    {
        "x": 0.7031,
        "y": 0.4713
    },
    {
        "x": 0.7188,
        "y": 0.3088
    },
    {
        "x": 0.4234,
        "y": 0.3538
    },
    {
        "x": 0.0492,
        "y": 0.5162
    },
    {
        "x": 0.4914,
        "y": 0.3038
    },
    {
        "x": 0.1555,
        "y": 0.465
    },
    {
        "x": 0.4664,
        "y": 0.4487
    },
    {
        "x": 0.4852,
        "y": 0.43
    },
    {
        "x": 0.6883,
        "y": 0.5387
    },
    {
        "x": 0.6906,
        "y": 0.4562
    },
    {
        "x": 0.2234,
        "y": 0.5062
    },
    {
        "x": 0.443,
        "y": 0.5238
    },
    {
        "x": 0.3711,
        "y": 0.31
    },
    {
        "x": 0.2117,
        "y": 0.7013
    },
    {
        "x": 0.6875,
        "y": 0.2137
    },
    {
        "x": 0.6906,
        "y": 0.2525
    },
    {
        "x": 0.4547,
        "y": 0.565
    },
    {
        "x": 0.4305,
        "y": 0.5238
    },
    {
        "x": 0.3859,
        "y": 0.3412
    },
    {
        "x": 0.6594,
        "y": 0.715
    },
    {
        "x": 0.443,
        "y": 0.3588
    },
    {
        "x": 0.4477,
        "y": 0.3638
    },
    {
        "x": 0.5734,
        "y": 0.59
    },
    {
        "x": 0.2609,
        "y": 0.475
    },
    {
        "x": 0.4797,
        "y": 0.585
    },
    {
        "x": 0.2211,
        "y": 0.5813
    },
    {
        "x": 0.1719,
        "y": 0.4875
    },
    {
        "x": 0.2461,
        "y": 0.47
    },
    {
        "x": 0.3688,
        "y": 0.4525
    },
    {
        "x": 0.3367,
        "y": 0.3962
    },
    {
        "x": 0.8844,
        "y": 0.5062
    },
    {
        "x": 0.8336,
        "y": 0.435
    },
    {
        "x": 0.4617,
        "y": 0.6687
    },
    {
        "x": 0.7086,
        "y": 0.4338
    },
    {
        "x": 0.525,
        "y": 0.3038
    },
    {
        "x": 0.2953,
        "y": 0.7562
    },
    {
        "x": 0.5352,
        "y": 0.6488
    },
    {
        "x": 0.4156,
        "y": 0.5162
    },
    {
        "x": 0.2914,
        "y": 0.4612
    },
    {
        "x": 0.3656,
        "y": 0.3088
    },
    {
        "x": 0.2117,
        "y": 0.5175
    },
    {
        "x": 0.5687,
        "y": 0.5875
    },
    {
        "x": 0.8164,
        "y": 0.4062
    },
    {
        "x": 0.4719,
        "y": 0.4163
    },
    {
        "x": 0.543,
        "y": 0.4175
    },
    {
        "x": 0.8812,
        "y": 0.4788
    },
    {
        "x": 0.6461,
        "y": 0.6238
    },
    {
        "x": 0.1969,
        "y": 0.35
    },
    {
        "x": 0.4625,
        "y": 0.425
    },
    {
        "x": 0.1297,
        "y": 0.5225
    },
    {
        "x": 0.7891,
        "y": 0.435
    },
    {
        "x": 0.3617,
        "y": 0.3038
    },
    {
        "x": 0.3883,
        "y": 0.7175
    },
    {
        "x": 0.8,
        "y": 0.3337
    },
    {
        "x": 0.7047,
        "y": 0.4387
    },
    {
        "x": 0.6547,
        "y": 0.3287
    },
    {
        "x": 0.6508,
        "y": 0.31
    },
    {
        "x": 0.3367,
        "y": 0.45
    },
    {
        "x": 0.5086,
        "y": 0.3475
    },
    {
        "x": 0.2008,
        "y": 0.445
    },
    {
        "x": 0.4227,
        "y": 0.3962
    },
    {
        "x": 0.6461,
        "y": 0.4125
    },
    {
        "x": 0.4625,
        "y": 0.475
    },
    {
        "x": 0.4789,
        "y": 0.3237
    },
    {
        "x": 0.25,
        "y": 0.455
    },
    {
        "x": 0.6117,
        "y": 0.395
    },
    {
        "x": 0.2367,
        "y": 0.4775
    },
    {
        "x": 0.3953,
        "y": 0.4288
    },
    {
        "x": 0.4859,
        "y": 0.3262
    },
    {
        "x": 0.4305,
        "y": 0.5175
    },
    {
        "x": 0.2117,
        "y": 0.5613
    },
    {
        "x": 0.5102,
        "y": 0.62
    },
    {
        "x": 0.643,
        "y": 0.66
    },
    {
        "x": 0.5383,
        "y": 0.585
    },
    {
        "x": 0.6695,
        "y": 0.3438
    },
    {
        "x": 0.6867,
        "y": 0.4275
    },
    {
        "x": 0.8578,
        "y": 0.4288
    },
    {
        "x": 0.7156,
        "y": 0.3912
    },
    {
        "x": 0.4828,
        "y": 0.4925
    },
    {
        "x": 0.2266,
        "y": 0.42
    },
    {
        "x": 0.5188,
        "y": 0.7262
    },
    {
        "x": 0.3727,
        "y": 0.3613
    },
    {
        "x": 0.7742,
        "y": 0.5513
    },
    {
        "x": 0.3977,
        "y": 0.28
    },
    {
        "x": 0.2781,
        "y": 0.5062
    },
    {
        "x": 0.407,
        "y": 0.2775
    },
    {
        "x": 0.5484,
        "y": 0.6012
    },
    {
        "x": 0.2078,
        "y": 0.5663
    },
    {
        "x": 0.0977,
        "y": 0.5525
    },
    {
        "x": 0.4031,
        "y": 0.3187
    },
    {
        "x": 0.4797,
        "y": 0.6212
    },
    {
        "x": 0.5273,
        "y": 0.5288
    },
    {
        "x": 0.7453,
        "y": 0.3937
    },
    {
        "x": 0.2367,
        "y": 0.395
    },
    {
        "x": 0.1156,
        "y": 0.605
    },
    {
        "x": 0.1414,
        "y": 0.5238
    },
    {
        "x": 0.4813,
        "y": 0.5825
    },
    {
        "x": 0.332,
        "y": 0.4175
    },
    {
        "x": 0.4656,
        "y": 0.61
    },
    {
        "x": 0.2195,
        "y": 0.6863
    },
    {
        "x": 0.6055,
        "y": 0.3475
    },
    {
        "x": 0.4266,
        "y": 0.7875
    },
    {
        "x": 0.4562,
        "y": 0.4625
    },
    {
        "x": 0.5312,
        "y": 0.63
    },
    {
        "x": 0.5836,
        "y": 0.3287
    },
    {
        "x": 0.1648,
        "y": 0.5737
    },
    {
        "x": 0.8664,
        "y": 0.5575
    },
    {
        "x": 0.55,
        "y": 0.6038
    },
    {
        "x": 0.3008,
        "y": 0.745
    },
    {
        "x": 0.6766,
        "y": 0.5988
    },
    {
        "x": 0.6687,
        "y": 0.5487
    },
    {
        "x": 0.4953,
        "y": 0.665
    },
    {
        "x": 0.5359,
        "y": 0.3837
    },
    {
        "x": 0.1477,
        "y": 0.6375
    },
    {
        "x": 0.3031,
        "y": 0.7475
    },
    {
        "x": 0.5547,
        "y": 0.7937
    },
    {
        "x": 0.5219,
        "y": 0.7825
    },
    {
        "x": 0.4859,
        "y": 0.3675
    },
    {
        "x": 0.2031,
        "y": 0.4012
    },
    {
        "x": 0.2562,
        "y": 0.5563
    },
    {
        "x": 0.3133,
        "y": 0.4425
    },
    {
        "x": 0.2664,
        "y": 0.4188
    },
    {
        "x": 0.6344,
        "y": 0.545
    },
    {
        "x": 0.5055,
        "y": 0.3337
    },
    {
        "x": 0.3164,
        "y": 0.725
    },
    {
        "x": 0.4141,
        "y": 0.7575
    },
    {
        "x": 0.5852,
        "y": 0.405
    },
    {
        "x": 0.1625,
        "y": 0.5062
    },
    {
        "x": 0.407,
        "y": 0.8
    },
    {
        "x": 0.5609,
        "y": 0.3538
    },
    {
        "x": 0.8359,
        "y": 0.54
    },
    {
        "x": 0.5828,
        "y": 0.5875
    },
    {
        "x": 0.6367,
        "y": 0.4988
    },
    {
        "x": 0.6273,
        "y": 0.4637
    },
    {
        "x": 0.6781,
        "y": 0.315
    },
    {
        "x": 0.5484,
        "y": 0.4062
    },
    {
        "x": 0.1586,
        "y": 0.4713
    },
    {
        "x": 0.8227,
        "y": 0.3225
    },
    {
        "x": 0.6125,
        "y": 0.5325
    },
    {
        "x": 0.4461,
        "y": 0.6038
    },
    {
        "x": 0.2414,
        "y": 0.7063
    },
    {
        "x": 0.5719,
        "y": 0.29
    },
    {
        "x": 0.2758,
        "y": 0.6663
    },
    {
        "x": 0.7969,
        "y": 0.43
    },
    {
        "x": 0.6445,
        "y": 0.6025
    },
    {
        "x": 0.2836,
        "y": 0.5375
    },
    {
        "x": 0.4094,
        "y": 0.4125
    },
    {
        "x": 0.4875,
        "y": 0.61
    },
    {
        "x": 0.6453,
        "y": 0.6763
    },
    {
        "x": 0.7875,
        "y": 0.3175
    },
    {
        "x": 0.7094,
        "y": 0.4263
    },
    {
        "x": 0.6937,
        "y": 0.4587
    },
    {
        "x": 0.2406,
        "y": 0.7063
    },
    {
        "x": 0.7422,
        "y": 0.3837
    },
    {
        "x": 0.6148,
        "y": 0.345
    },
    {
        "x": 0.3602,
        "y": 0.6963
    },
    {
        "x": 0.2359,
        "y": 0.6375
    },
    {
        "x": 0.3359,
        "y": 0.445
    },
    {
        "x": 0.5125,
        "y": 0.735
    },
    {
        "x": 0.4313,
        "y": 0.5463
    },
    {
        "x": 0.4117,
        "y": 0.48
    },
    {
        "x": 0.5711,
        "y": 0.6012
    },
    {
        "x": 0.2539,
        "y": 0.2925
    },
    {
        "x": 0.4891,
        "y": 0.4688
    },
    {
        "x": 0.4859,
        "y": 0.73
    },
    {
        "x": 0.6406,
        "y": 0.3412
    },
    {
        "x": 0.1922,
        "y": 0.34
    },
    {
        "x": 0.5086,
        "y": 0.7412
    },
    {
        "x": 0.4664,
        "y": 0.4037
    },
    {
        "x": 0.1742,
        "y": 0.5975
    },
    {
        "x": 0.6141,
        "y": 0.5687
    },
    {
        "x": 0.7133,
        "y": 0.3212
    },
    {
        "x": 0.6203,
        "y": 0.255
    },
    {
        "x": 0.6391,
        "y": 0.3025
    },
    {
        "x": 0.2922,
        "y": 0.7688
    },
    {
        "x": 0.5297,
        "y": 0.4263
    },
    {
        "x": 0.1547,
        "y": 0.4637
    },
    {
        "x": 0.618,
        "y": 0.6188
    },
    {
        "x": 0.3867,
        "y": 0.39
    },
    {
        "x": 0.1328,
        "y": 0.4012
    },
    {
        "x": 0.6445,
        "y": 0.625
    },
    {
        "x": 0.5742,
        "y": 0.3937
    },
    {
        "x": 0.4141,
        "y": 0.7688
    },
    {
        "x": 0.6461,
        "y": 0.5887
    },
    {
        "x": 0.4258,
        "y": 0.2988
    },
    {
        "x": 0.6594,
        "y": 0.5962
    },
    {
        "x": 0.2977,
        "y": 0.3275
    },
    {
        "x": 0.3375,
        "y": 0.75
    },
    {
        "x": 0.7047,
        "y": 0.265
    },
    {
        "x": 0.632,
        "y": 0.6963
    },
    {
        "x": 0.4586,
        "y": 0.4288
    },
    {
        "x": 0.8727,
        "y": 0.5575
    },
    {
        "x": 0.2961,
        "y": 0.53
    },
    {
        "x": 0.6773,
        "y": 0.4775
    },
    {
        "x": 0.6289,
        "y": 0.4537
    },
    {
        "x": 0.2734,
        "y": 0.7188
    },
    {
        "x": 0.5766,
        "y": 0.64
    },
    {
        "x": 0.2102,
        "y": 0.39
    },
    {
        "x": 0.2883,
        "y": 0.3875
    },
    {
        "x": 0.3695,
        "y": 0.4525
    },
    {
        "x": 0.1891,
        "y": 0.4288
    },
    {
        "x": 0.5227,
        "y": 0.2888
    },
    {
        "x": 0.4352,
        "y": 0.5813
    },
    {
        "x": 0.4984,
        "y": 0.3987
    },
    {
        "x": 0.5156,
        "y": 0.5475
    },
    {
        "x": 0.5836,
        "y": 0.2737
    },
    {
        "x": 0.5281,
        "y": 0.5487
    },
    {
        "x": 0.5031,
        "y": 0.41
    },
    {
        "x": 0.6609,
        "y": 0.3762
    },
    {
        "x": 0.1977,
        "y": 0.6562
    },
    {
        "x": 0.3211,
        "y": 0.415
    },
    {
        "x": 0.4406,
        "y": 0.5587
    },
    {
        "x": 0.6094,
        "y": 0.2313
    },
    {
        "x": 0.8172,
        "y": 0.3837
    },
    {
        "x": 0.5344,
        "y": 0.2475
    },
    {
        "x": 0.7688,
        "y": 0.415
    },
    {
        "x": 0.7141,
        "y": 0.2975
    },
    {
        "x": 0.5125,
        "y": 0.735
    },
    {
        "x": 0.3703,
        "y": 0.725
    },
    {
        "x": 0.2336,
        "y": 0.4437
    },
    {
        "x": 0.4719,
        "y": 0.375
    },
    {
        "x": 0.4117,
        "y": 0.29
    },
    {
        "x": 0.7711,
        "y": 0.2675
    },
    {
        "x": 0.7008,
        "y": 0.6887
    },
    {
        "x": 0.4211,
        "y": 0.4938
    },
    {
        "x": 0.3484,
        "y": 0.785
    },
    {
        "x": 0.6492,
        "y": 0.5138
    },
    {
        "x": 0.6109,
        "y": 0.625
    },
    {
        "x": 0.4328,
        "y": 0.5062
    },
    {
        "x": 0.4836,
        "y": 0.6138
    },
    {
        "x": 0.2742,
        "y": 0.5337
    },
    {
        "x": 0.525,
        "y": 0.6575
    },
    {
        "x": 0.4891,
        "y": 0.4238
    },
    {
        "x": 0.6383,
        "y": 0.7163
    },
    {
        "x": 0.7961,
        "y": 0.3975
    },
    {
        "x": 0.6953,
        "y": 0.4775
    },
    {
        "x": 0.5102,
        "y": 0.6312
    },
    {
        "x": 0.4305,
        "y": 0.43
    },
    {
        "x": 0.5023,
        "y": 0.3362
    },
    {
        "x": 0.1727,
        "y": 0.6325
    },
    {
        "x": 0.4281,
        "y": 0.4375
    },
    {
        "x": 0.7453,
        "y": 0.2925
    },
    {
        "x": 0.8227,
        "y": 0.3187
    },
    {
        "x": 0.4484,
        "y": 0.2425
    },
    {
        "x": 0.8391,
        "y": 0.5513
    },
    {
        "x": 0.6883,
        "y": 0.215
    },
    {
        "x": 0.3773,
        "y": 0.3925
    },
    {
        "x": 0.5008,
        "y": 0.3725
    },
    {
        "x": 0.2719,
        "y": 0.4662
    },
    {
        "x": 0.1313,
        "y": 0.4037
    },
    {
        "x": 0.6602,
        "y": 0.4788
    },
    {
        "x": 0.5023,
        "y": 0.24
    },
    {
        "x": 0.4203,
        "y": 0.2
    },
    {
        "x": 0.475,
        "y": 0.3475
    },
    {
        "x": 0.5844,
        "y": 0.3063
    },
    {
        "x": 0.0539,
        "y": 0.5225
    },
    {
        "x": 0.6813,
        "y": 0.555
    },
    {
        "x": 0.7031,
        "y": 0.4313
    },
    {
        "x": 0.6883,
        "y": 0.265
    },
    {
        "x": 0.243,
        "y": 0.3975
    },
    {
        "x": 0.7492,
        "y": 0.62
    },
    {
        "x": 0.6969,
        "y": 0.4688
    },
    {
        "x": 0.5109,
        "y": 0.5563
    },
    {
        "x": 0.3391,
        "y": 0.4788
    },
    {
        "x": 0.8492,
        "y": 0.4425
    },
    {
        "x": 0.7477,
        "y": 0.405
    },
    {
        "x": 0.4984,
        "y": 0.35
    },
    {
        "x": 0.3227,
        "y": 0.3488
    },
    {
        "x": 0.2789,
        "y": 0.665
    },
    {
        "x": 0.1625,
        "y": 0.6062
    },
    {
        "x": 0.2875,
        "y": 0.4763
    },
    {
        "x": 0.4398,
        "y": 0.535
    },
    {
        "x": 0.075,
        "y": 0.4662
    },
    {
        "x": 0.5547,
        "y": 0.655
    },
    {
        "x": 0.525,
        "y": 0.2725
    },
    {
        "x": 0.7219,
        "y": 0.6062
    },
    {
        "x": 0.7063,
        "y": 0.455
    },
    {
        "x": 0.4703,
        "y": 0.3162
    },
    {
        "x": 0.7055,
        "y": 0.4838
    },
    {
        "x": 0.0969,
        "y": 0.5525
    },
    {
        "x": 0.6547,
        "y": 0.5125
    },
    {
        "x": 0.4586,
        "y": 0.4037
    },
    {
        "x": 0.6492,
        "y": 0.49
    },
    {
        "x": 0.2852,
        "y": 0.7588
    },
    {
        "x": 0.8219,
        "y": 0.3775
    },
    {
        "x": 0.8266,
        "y": 0.3287
    },
    {
        "x": 0.675,
        "y": 0.3088
    },
    {
        "x": 0.5188,
        "y": 0.3075
    },
    {
        "x": 0.7195,
        "y": 0.365
    },
    {
        "x": 0.4555,
        "y": 0.3013
    },
    {
        "x": 0.857,
        "y": 0.5225
    },
    {
        "x": 0.375,
        "y": 0.6875
    },
    {
        "x": 0.4352,
        "y": 0.5062
    },
    {
        "x": 0.5344,
        "y": 0.4263
    },
    {
        "x": 0.2836,
        "y": 0.6475
    },
    {
        "x": 0.1648,
        "y": 0.5837
    },
    {
        "x": 0.8453,
        "y": 0.4175
    },
    {
        "x": 0.6797,
        "y": 0.5212
    },
    {
        "x": 0.6445,
        "y": 0.4175
    },
    {
        "x": 0.2789,
        "y": 0.5175
    },
    {
        "x": 0.4406,
        "y": 0.4713
    },
    {
        "x": 0.7906,
        "y": 0.43
    },
    {
        "x": 0.2258,
        "y": 0.3987
    },
    {
        "x": 0.9305,
        "y": 0.515
    },
    {
        "x": 0.9313,
        "y": 0.5275
    },
    {
        "x": 0.3703,
        "y": 0.4512
    },
    {
        "x": 0.3469,
        "y": 0.7325
    },
    {
        "x": 0.5102,
        "y": 0.34
    },
    {
        "x": 0.4484,
        "y": 0.59
    },
    {
        "x": 0.5039,
        "y": 0.3525
    },
    {
        "x": 0.3664,
        "y": 0.4375
    },
    {
        "x": 0.8766,
        "y": 0.4675
    },
    {
        "x": 0.6102,
        "y": 0.3937
    },
    {
        "x": 0.4531,
        "y": 0.4625
    },
    {
        "x": 0.3781,
        "y": 0.3262
    },
    {
        "x": 0.7523,
        "y": 0.375
    },
    {
        "x": 0.2516,
        "y": 0.6725
    },
    {
        "x": 0.1836,
        "y": 0.68
    },
    {
        "x": 0.2656,
        "y": 0.4263
    },
    {
        "x": 0.2641,
        "y": 0.505
    },
    {
        "x": 0.8352,
        "y": 0.4163
    },
    {
        "x": 0.6508,
        "y": 0.4512
    },
    {
        "x": 0.4242,
        "y": 0.5387
    },
    {
        "x": 0.4836,
        "y": 0.4475
    },
    {
        "x": 0.2086,
        "y": 0.575
    },
    {
        "x": 0.4508,
        "y": 0.7362
    },
    {
        "x": 0.4508,
        "y": 0.5288
    },
    {
        "x": 0.4273,
        "y": 0.2888
    },
    {
        "x": 0.4375,
        "y": 0.735
    },
    {
        "x": 0.5414,
        "y": 0.395
    },
    {
        "x": 0.2109,
        "y": 0.6225
    },
    {
        "x": 0.3297,
        "y": 0.4475
    },
    {
        "x": 0.3133,
        "y": 0.7262
    },
    {
        "x": 0.2398,
        "y": 0.315
    },
    {
        "x": 0.6539,
        "y": 0.2587
    },
    {
        "x": 0.4414,
        "y": 0.465
    },
    {
        "x": 0.1344,
        "y": 0.6288
    },
    {
        "x": 0.2555,
        "y": 0.3775
    },
    {
        "x": 0.5367,
        "y": 0.26
    },
    {
        "x": 0.1516,
        "y": 0.6075
    },
    {
        "x": 0.875,
        "y": 0.4725
    },
    {
        "x": 0.5672,
        "y": 0.3638
    },
    {
        "x": 0.7812,
        "y": 0.5775
    },
    {
        "x": 0.5125,
        "y": 0.3013
    },
    {
        "x": 0.4727,
        "y": 0.46
    },
    {
        "x": 0.5906,
        "y": 0.4175
    },
    {
        "x": 0.7078,
        "y": 0.4587
    },
    {
        "x": 0.6234,
        "y": 0.5175
    },
    {
        "x": 0.2117,
        "y": 0.4875
    },
    {
        "x": 0.2313,
        "y": 0.605
    },
    {
        "x": 0.2883,
        "y": 0.7037
    },
    {
        "x": 0.2406,
        "y": 0.3675
    },
    {
        "x": 0.2484,
        "y": 0.2787
    },
    {
        "x": 0.6969,
        "y": 0.3337
    },
    {
        "x": 0.468,
        "y": 0.37
    },
    {
        "x": 0.2508,
        "y": 0.6875
    },
    {
        "x": 0.5094,
        "y": 0.3162
    },
    {
        "x": 0.6312,
        "y": 0.3875
    },
    {
        "x": 0.743,
        "y": 0.6
    },
    {
        "x": 0.507,
        "y": 0.365
    },
    {
        "x": 0.7305,
        "y": 0.3312
    },
    {
        "x": 0.1039,
        "y": 0.5112
    },
    {
        "x": 0.8187,
        "y": 0.395
    },
    {
        "x": 0.4453,
        "y": 0.5138
    },
    {
        "x": 0.6961,
        "y": 0.475
    },
    {
        "x": 0.4336,
        "y": 0.5463
    },
    {
        "x": 0.1586,
        "y": 0.5425
    },
    {
        "x": 0.5312,
        "y": 0.725
    },
    {
        "x": 0.5195,
        "y": 0.3312
    },
    {
        "x": 0.7016,
        "y": 0.39
    },
    {
        "x": 0.1562,
        "y": 0.6325
    },
    {
        "x": 0.7211,
        "y": 0.3375
    },
    {
        "x": 0.4305,
        "y": 0.7025
    },
    {
        "x": 0.775,
        "y": 0.6138
    },
    {
        "x": 0.5109,
        "y": 0.395
    },
    {
        "x": 0.4484,
        "y": 0.43
    },
    {
        "x": 0.2875,
        "y": 0.7
    },
    {
        "x": 0.2914,
        "y": 0.52
    },
    {
        "x": 0.6992,
        "y": 0.2938
    },
    {
        "x": 0.4203,
        "y": 0.2013
    },
    {
        "x": 0.2156,
        "y": 0.49
    },
    {
        "x": 0.4477,
        "y": 0.6075
    },
    {
        "x": 0.6594,
        "y": 0.7262
    },
    {
        "x": 0.4195,
        "y": 0.5
    },
    {
        "x": 0.2055,
        "y": 0.5625
    },
    {
        "x": 0.6422,
        "y": 0.625
    },
    {
        "x": 0.2414,
        "y": 0.4688
    },
    {
        "x": 0.7961,
        "y": 0.3738
    },
    {
        "x": 0.6328,
        "y": 0.45
    },
    {
        "x": 0.2383,
        "y": 0.6062
    },
    {
        "x": 0.4555,
        "y": 0.4825
    },
    {
        "x": 0.9047,
        "y": 0.5563
    },
    {
        "x": 0.7602,
        "y": 0.4088
    },
    {
        "x": 0.3961,
        "y": 0.2313
    },
    {
        "x": 0.7641,
        "y": 0.5563
    },
    {
        "x": 0.4711,
        "y": 0.4512
    },
    {
        "x": 0.1758,
        "y": 0.6275
    },
    {
        "x": 0.6937,
        "y": 0.3513
    },
    {
        "x": 0.2617,
        "y": 0.5725
    },
    {
        "x": 0.4703,
        "y": 0.74
    },
    {
        "x": 0.1023,
        "y": 0.5675
    },
    {
        "x": 0.6672,
        "y": 0.4625
    },
    {
        "x": 0.4172,
        "y": 0.815
    },
    {
        "x": 0.7133,
        "y": 0.4863
    },
    {
        "x": 0.6133,
        "y": 0.7262
    },
    {
        "x": 0.4719,
        "y": 0.7425
    },
    {
        "x": 0.5305,
        "y": 0.3875
    },
    {
        "x": 0.3008,
        "y": 0.5188
    },
    {
        "x": 0.5906,
        "y": 0.3663
    },
    {
        "x": 0.8156,
        "y": 0.5613
    },
    {
        "x": 0.6188,
        "y": 0.405
    },
    {
        "x": 0.4945,
        "y": 0.4625
    },
    {
        "x": 0.0734,
        "y": 0.5962
    },
    {
        "x": 0.3219,
        "y": 0.3738
    },
    {
        "x": 0.5305,
        "y": 0.31
    },
    {
        "x": 0.6188,
        "y": 0.2863
    },
    {
        "x": 0.8094,
        "y": 0.4025
    },
    {
        "x": 0.6813,
        "y": 0.525
    },
    {
        "x": 0.6695,
        "y": 0.42
    },
    {
        "x": 0.2695,
        "y": 0.4988
    },
    {
        "x": 0.6305,
        "y": 0.685
    },
    {
        "x": 0.4891,
        "y": 0.6713
    },
    {
        "x": 0.4734,
        "y": 0.5975
    },
    {
        "x": 0.4883,
        "y": 0.2537
    },
    {
        "x": 0.5875,
        "y": 0.3113
    },
    {
        "x": 0.2305,
        "y": 0.6038
    },
    {
        "x": 0.8398,
        "y": 0.3825
    },
    {
        "x": 0.3719,
        "y": 0.31
    },
    {
        "x": 0.8297,
        "y": 0.4525
    },
    {
        "x": 0.5117,
        "y": 0.4125
    },
    {
        "x": 0.4891,
        "y": 0.1862
    },
    {
        "x": 0.6805,
        "y": 0.4225
    },
    {
        "x": 0.5375,
        "y": 0.5875
    },
    {
        "x": 0.2023,
        "y": 0.4462
    },
    {
        "x": 0.5992,
        "y": 0.1913
    },
    {
        "x": 0.0664,
        "y": 0.4462
    },
    {
        "x": 0.2977,
        "y": 0.6
    },
    {
        "x": 0.6781,
        "y": 0.4088
    },
    {
        "x": 0.2203,
        "y": 0.5725
    },
    {
        "x": 0.175,
        "y": 0.5837
    },
    {
        "x": 0.5867,
        "y": 0.415
    },
    {
        "x": 0.218,
        "y": 0.4587
    },
    {
        "x": 0.5789,
        "y": 0.785
    },
    {
        "x": 0.7312,
        "y": 0.2425
    },
    {
        "x": 0.9219,
        "y": 0.5025
    },
    {
        "x": 0.4461,
        "y": 0.5188
    },
    {
        "x": 0.6984,
        "y": 0.685
    },
    {
        "x": 0.2672,
        "y": 0.695
    },
    {
        "x": 0.6937,
        "y": 0.4375
    },
    {
        "x": 0.4195,
        "y": 0.5387
    },
    {
        "x": 0.4195,
        "y": 0.4325
    },
    {
        "x": 0.2,
        "y": 0.3575
    },
    {
        "x": 0.6711,
        "y": 0.5675
    },
    {
        "x": 0.2422,
        "y": 0.6112
    },
    {
        "x": 0.7039,
        "y": 0.3225
    },
    {
        "x": 0.5727,
        "y": 0.7438
    },
    {
        "x": 0.3406,
        "y": 0.3038
    },
    {
        "x": 0.7383,
        "y": 0.6675
    },
    {
        "x": 0.4383,
        "y": 0.36
    },
    {
        "x": 0.2391,
        "y": 0.4188
    },
    {
        "x": 0.1766,
        "y": 0.5938
    },
    {
        "x": 0.6477,
        "y": 0.2662
    },
    {
        "x": 0.5734,
        "y": 0.7338
    },
    {
        "x": 0.3406,
        "y": 0.3287
    },
    {
        "x": 0.8227,
        "y": 0.4338
    },
    {
        "x": 0.1055,
        "y": 0.6038
    },
    {
        "x": 0.6719,
        "y": 0.6088
    },
    {
        "x": 0.5086,
        "y": 0.3538
    },
    {
        "x": 0.6008,
        "y": 0.3638
    },
    {
        "x": 0.6586,
        "y": 0.59
    },
    {
        "x": 0.7109,
        "y": 0.2313
    },
    {
        "x": 0.5992,
        "y": 0.3688
    },
    {
        "x": 0.4133,
        "y": 0.7712
    },
    {
        "x": 0.8117,
        "y": 0.3713
    },
    {
        "x": 0.7859,
        "y": 0.3625
    },
    {
        "x": 0.6234,
        "y": 0.4125
    },
    {
        "x": 0.8234,
        "y": 0.555
    },
    {
        "x": 0.3977,
        "y": 0.34
    },
    {
        "x": 0.2383,
        "y": 0.6837
    },
    {
        "x": 0.4453,
        "y": 0.365
    },
    {
        "x": 0.4883,
        "y": 0.4175
    },
    {
        "x": 0.4453,
        "y": 0.6987
    },
    {
        "x": 0.1969,
        "y": 0.41
    },
    {
        "x": 0.768,
        "y": 0.6125
    },
    {
        "x": 0.6414,
        "y": 0.435
    },
    {
        "x": 0.4328,
        "y": 0.45
    },
    {
        "x": 0.6539,
        "y": 0.3975
    },
    {
        "x": 0.868,
        "y": 0.5325
    },
    {
        "x": 0.3734,
        "y": 0.4512
    },
    {
        "x": 0.8313,
        "y": 0.4775
    },
    {
        "x": 0.6219,
        "y": 0.7688
    },
    {
        "x": 0.4086,
        "y": 0.695
    },
    {
        "x": 0.8344,
        "y": 0.5
    },
    {
        "x": 0.4156,
        "y": 0.2762
    },
    {
        "x": 0.2484,
        "y": 0.4275
    },
    {
        "x": 0.6414,
        "y": 0.335
    },
    {
        "x": 0.4313,
        "y": 0.7688
    },
    {
        "x": 0.7203,
        "y": 0.6488
    },
    {
        "x": 0.6219,
        "y": 0.6887
    },
    {
        "x": 0.1555,
        "y": 0.4788
    },
    {
        "x": 0.8055,
        "y": 0.4163
    },
    {
        "x": 0.432,
        "y": 0.3362
    },
    {
        "x": 0.4492,
        "y": 0.5188
    },
    {
        "x": 0.7625,
        "y": 0.3187
    },
    {
        "x": 0.1953,
        "y": 0.565
    },
    {
        "x": 0.2812,
        "y": 0.2625
    },
    {
        "x": 0.1422,
        "y": 0.6225
    },
    {
        "x": 0.5516,
        "y": 0.5663
    },
    {
        "x": 0.8125,
        "y": 0.365
    },
    {
        "x": 0.3578,
        "y": 0.6925
    },
    {
        "x": 0.0469,
        "y": 0.425
    },
    {
        "x": 0.8,
        "y": 0.4275
    },
    {
        "x": 0.5336,
        "y": 0.5913
    },
    {
        "x": 0.4938,
        "y": 0.4012
    },
    {
        "x": 0.5414,
        "y": 0.2188
    },
    {
        "x": 0.7555,
        "y": 0.6262
    },
    {
        "x": 0.4266,
        "y": 0.3975
    },
    {
        "x": 0.1453,
        "y": 0.505
    },
    {
        "x": 0.6695,
        "y": 0.64
    },
    {
        "x": 0.3195,
        "y": 0.4062
    },
    {
        "x": 0.4141,
        "y": 0.2625
    },
    {
        "x": 0.6852,
        "y": 0.3175
    },
    {
        "x": 0.5312,
        "y": 0.3237
    },
    {
        "x": 0.4836,
        "y": 0.405
    },
    {
        "x": 0.3305,
        "y": 0.37
    },
    {
        "x": 0.5609,
        "y": 0.3825
    },
    {
        "x": 0.4516,
        "y": 0.6138
    },
    {
        "x": 0.5195,
        "y": 0.6412
    },
    {
        "x": 0.5703,
        "y": 0.5787
    },
    {
        "x": 0.2719,
        "y": 0.715
    },
    {
        "x": 0.3445,
        "y": 0.4838
    },
    {
        "x": 0.7883,
        "y": 0.3862
    },
    {
        "x": 0.4203,
        "y": 0.39
    },
    {
        "x": 0.3352,
        "y": 0.3125
    },
    {
        "x": 0.4016,
        "y": 0.3463
    },
    {
        "x": 0.5578,
        "y": 0.3962
    },
    {
        "x": 0.2516,
        "y": 0.535
    },
    {
        "x": 0.4391,
        "y": 0.5513
    },
    {
        "x": 0.125,
        "y": 0.5125
    },
    {
        "x": 0.6109,
        "y": 0.6687
    },
    {
        "x": 0.4875,
        "y": 0.4537
    },
    {
        "x": 0.6555,
        "y": 0.44
    },
    {
        "x": 0.5422,
        "y": 0.6525
    },
    {
        "x": 0.4141,
        "y": 0.36
    },
    {
        "x": 0.8266,
        "y": 0.37
    },
    {
        "x": 0.2766,
        "y": 0.5863
    },
    {
        "x": 0.4367,
        "y": 0.45
    },
    {
        "x": 0.6508,
        "y": 0.51
    },
    {
        "x": 0.5258,
        "y": 0.6462
    },
    {
        "x": 0.8664,
        "y": 0.495
    },
    {
        "x": 0.668,
        "y": 0.445
    },
    {
        "x": 0.5867,
        "y": 0.6262
    },
    {
        "x": 0.6492,
        "y": 0.6863
    },
    {
        "x": 0.2719,
        "y": 0.3812
    },
    {
        "x": 0.7492,
        "y": 0.6238
    },
    {
        "x": 0.6047,
        "y": 0.6763
    },
    {
        "x": 0.1305,
        "y": 0.6325
    },
    {
        "x": 0.4836,
        "y": 0.495
    },
    {
        "x": 0.4219,
        "y": 0.4688
    },
    {
        "x": 0.9289,
        "y": 0.5475
    },
    {
        "x": 0.6148,
        "y": 0.3925
    },
    {
        "x": 0.8336,
        "y": 0.5387
    },
    {
        "x": 0.1437,
        "y": 0.4437
    },
    {
        "x": 0.4313,
        "y": 0.5475
    },
    {
        "x": 0.5484,
        "y": 0.6025
    },
    {
        "x": 0.5523,
        "y": 0.3887
    },
    {
        "x": 0.6984,
        "y": 0.3425
    },
    {
        "x": 0.4211,
        "y": 0.4938
    },
    {
        "x": 0.8438,
        "y": 0.4425
    },
    {
        "x": 0.4297,
        "y": 0.3738
    },
    {
        "x": 0.3102,
        "y": 0.41
    },
    {
        "x": 0.4008,
        "y": 0.3675
    },
    {
        "x": 0.8141,
        "y": 0.425
    },
    {
        "x": 0.7211,
        "y": 0.3463
    },
    {
        "x": 0.8406,
        "y": 0.3375
    },
    {
        "x": 0.1414,
        "y": 0.5425
    },
    {
        "x": 0.7039,
        "y": 0.6975
    },
    {
        "x": 0.0984,
        "y": 0.6112
    },
    {
        "x": 0.725,
        "y": 0.6538
    },
    {
        "x": 0.5188,
        "y": 0.3387
    },
    {
        "x": 0.6672,
        "y": 0.52
    },
    {
        "x": 0.8445,
        "y": 0.4437
    },
    {
        "x": 0.657,
        "y": 0.5537
    },
    {
        "x": 0.6086,
        "y": 0.64
    },
    {
        "x": 0.5922,
        "y": 0.325
    },
    {
        "x": 0.5289,
        "y": 0.355
    },
    {
        "x": 0.6344,
        "y": 0.3563
    },
    {
        "x": 0.3578,
        "y": 0.7288
    },
    {
        "x": 0.7273,
        "y": 0.6512
    },
    {
        "x": 0.4117,
        "y": 0.4612
    },
    {
        "x": 0.4688,
        "y": 0.33
    },
    {
        "x": 0.7602,
        "y": 0.2575
    },
    {
        "x": 0.3852,
        "y": 0.7325
    },
    {
        "x": 0.757,
        "y": 0.6162
    },
    {
        "x": 0.1742,
        "y": 0.5138
    },
    {
        "x": 0.5039,
        "y": 0.5663
    },
    {
        "x": 0.1305,
        "y": 0.5913
    },
    {
        "x": 0.6188,
        "y": 0.2938
    },
    {
        "x": 0.1328,
        "y": 0.405
    },
    {
        "x": 0.4367,
        "y": 0.43
    },
    {
        "x": 0.4891,
        "y": 0.7288
    },
    {
        "x": 0.0766,
        "y": 0.5913
    },
    {
        "x": 0.4977,
        "y": 0.4675
    },
    {
        "x": 0.8656,
        "y": 0.3862
    },
    {
        "x": 0.4234,
        "y": 0.4
    },
    {
        "x": 0.5023,
        "y": 0.3125
    },
    {
        "x": 0.4562,
        "y": 0.515
    },
    {
        "x": 0.3711,
        "y": 0.725
    },
    {
        "x": 0.4203,
        "y": 0.7638
    },
    {
        "x": 0.5977,
        "y": 0.275
    },
    {
        "x": 0.2492,
        "y": 0.5175
    },
    {
        "x": 0.6695,
        "y": 0.575
    },
    {
        "x": 0.7969,
        "y": 0.365
    },
    {
        "x": 0.693,
        "y": 0.3125
    },
    {
        "x": 0.5086,
        "y": 0.7037
    },
    {
        "x": 0.2445,
        "y": 0.2687
    },
    {
        "x": 0.182,
        "y": 0.465
    },
    {
        "x": 0.4266,
        "y": 0.5325
    },
    {
        "x": 0.6758,
        "y": 0.6412
    },
    {
        "x": 0.3359,
        "y": 0.3962
    },
    {
        "x": 0.5477,
        "y": 0.6462
    },
    {
        "x": 0.5695,
        "y": 0.705
    },
    {
        "x": 0.4547,
        "y": 0.4425
    },
    {
        "x": 0.4266,
        "y": 0.47
    },
    {
        "x": 0.8297,
        "y": 0.4275
    },
    {
        "x": 0.6547,
        "y": 0.5863
    },
    {
        "x": 0.8945,
        "y": 0.4875
    },
    {
        "x": 0.7133,
        "y": 0.4275
    },
    {
        "x": 0.557,
        "y": 0.3225
    },
    {
        "x": 0.832,
        "y": 0.5425
    },
    {
        "x": 0.7234,
        "y": 0.3875
    },
    {
        "x": 0.2414,
        "y": 0.4313
    },
    {
        "x": 0.4125,
        "y": 0.6613
    },
    {
        "x": 0.3445,
        "y": 0.7362
    },
    {
        "x": 0.7586,
        "y": 0.3862
    },
    {
        "x": 0.6383,
        "y": 0.6587
    },
    {
        "x": 0.3563,
        "y": 0.6963
    },
    {
        "x": 0.5891,
        "y": 0.625
    },
    {
        "x": 0.0633,
        "y": 0.4487
    },
    {
        "x": 0.2703,
        "y": 0.4863
    },
    {
        "x": 0.3453,
        "y": 0.7438
    },
    {
        "x": 0.6109,
        "y": 0.675
    },
    {
        "x": 0.2008,
        "y": 0.36
    },
    {
        "x": 0.2711,
        "y": 0.4938
    },
    {
        "x": 0.5477,
        "y": 0.3563
    },
    {
        "x": 0.2344,
        "y": 0.435
    },
    {
        "x": 0.4859,
        "y": 0.3362
    },
    {
        "x": 0.4156,
        "y": 0.3525
    },
    {
        "x": 0.4789,
        "y": 0.76
    },
    {
        "x": 0.575,
        "y": 0.6887
    },
    {
        "x": 0.857,
        "y": 0.5112
    },
    {
        "x": 0.6031,
        "y": 0.5675
    },
    {
        "x": 0.2547,
        "y": 0.46
    },
    {
        "x": 0.2617,
        "y": 0.7025
    },
    {
        "x": 0.1344,
        "y": 0.5413
    },
    {
        "x": 0.2836,
        "y": 0.7625
    },
    {
        "x": 0.6219,
        "y": 0.7238
    },
    {
        "x": 0.5031,
        "y": 0.6375
    },
    {
        "x": 0.4602,
        "y": 0.7
    },
    {
        "x": 0.5969,
        "y": 0.2775
    },
    {
        "x": 0.4922,
        "y": 0.3387
    },
    {
        "x": 0.2539,
        "y": 0.425
    },
    {
        "x": 0.5148,
        "y": 0.495
    },
    {
        "x": 0.7641,
        "y": 0.3175
    },
    {
        "x": 0.1812,
        "y": 0.485
    },
    {
        "x": 0.5,
        "y": 0.655
    },
    {
        "x": 0.2789,
        "y": 0.26
    },
    {
        "x": 0.5086,
        "y": 0.3425
    },
    {
        "x": 0.5125,
        "y": 0.56
    },
    {
        "x": 0.5125,
        "y": 0.4012
    },
    {
        "x": 0.3891,
        "y": 0.7338
    },
    {
        "x": 0.5656,
        "y": 0.3475
    },
    {
        "x": 0.3211,
        "y": 0.3463
    },
    {
        "x": 0.8133,
        "y": 0.3725
    },
    {
        "x": 0.4219,
        "y": 0.3887
    },
    {
        "x": 0.5578,
        "y": 0.2525
    },
    {
        "x": 0.2266,
        "y": 0.4113
    },
    {
        "x": 0.3242,
        "y": 0.3887
    },
    {
        "x": 0.4734,
        "y": 0.4163
    },
    {
        "x": 0.568,
        "y": 0.6512
    },
    {
        "x": 0.4414,
        "y": 0.3625
    },
    {
        "x": 0.6859,
        "y": 0.4625
    },
    {
        "x": 0.4773,
        "y": 0.3675
    },
    {
        "x": 0.5047,
        "y": 0.3488
    },
    {
        "x": 0.4984,
        "y": 0.4062
    },
    {
        "x": 0.2125,
        "y": 0.5437
    },
    {
        "x": 0.6383,
        "y": 0.495
    },
    {
        "x": 0.1281,
        "y": 0.5813
    },
    {
        "x": 0.4227,
        "y": 0.2275
    },
    {
        "x": 0.6617,
        "y": 0.605
    },
    {
        "x": 0.8672,
        "y": 0.4363
    },
    {
        "x": 0.2008,
        "y": 0.5663
    },
    {
        "x": 0.6211,
        "y": 0.1963
    },
    {
        "x": 0.1836,
        "y": 0.6813
    },
    {
        "x": 0.243,
        "y": 0.41
    },
    {
        "x": 0.4672,
        "y": 0.2737
    },
    {
        "x": 0.5828,
        "y": 0.2662
    },
    {
        "x": 0.6109,
        "y": 0.3325
    },
    {
        "x": 0.5289,
        "y": 0.4
    },
    {
        "x": 0.6773,
        "y": 0.5687
    },
    {
        "x": 0.568,
        "y": 0.575
    },
    {
        "x": 0.6555,
        "y": 0.4675
    },
    {
        "x": 0.557,
        "y": 0.3925
    },
    {
        "x": 0.8992,
        "y": 0.4938
    },
    {
        "x": 0.3656,
        "y": 0.3638
    },
    {
        "x": 0.5422,
        "y": 0.6525
    },
    {
        "x": 0.4328,
        "y": 0.4275
    },
    {
        "x": 0.2914,
        "y": 0.6713
    },
    {
        "x": 0.6945,
        "y": 0.2863
    },
    {
        "x": 0.6883,
        "y": 0.5913
    },
    {
        "x": 0.7258,
        "y": 0.3162
    },
    {
        "x": 0.6078,
        "y": 0.3875
    },
    {
        "x": 0.9086,
        "y": 0.5575
    },
    {
        "x": 0.0672,
        "y": 0.53
    },
    {
        "x": 0.3375,
        "y": 0.395
    },
    {
        "x": 0.4313,
        "y": 0.4562
    },
    {
        "x": 0.4383,
        "y": 0.56
    },
    {
        "x": 0.1344,
        "y": 0.5825
    },
    {
        "x": 0.5563,
        "y": 0.5487
    },
    {
        "x": 0.5125,
        "y": 0.2737
    },
    {
        "x": 0.7195,
        "y": 0.6488
    },
    {
        "x": 0.7508,
        "y": 0.405
    },
    {
        "x": 0.4836,
        "y": 0.6225
    },
    {
        "x": 0.7352,
        "y": 0.6863
    },
    {
        "x": 0.1469,
        "y": 0.5988
    },
    {
        "x": 0.7188,
        "y": 0.395
    },
    {
        "x": 0.4789,
        "y": 0.42
    },
    {
        "x": 0.682,
        "y": 0.6663
    },
    {
        "x": 0.3656,
        "y": 0.3475
    },
    {
        "x": 0.4352,
        "y": 0.5475
    },
    {
        "x": 0.8961,
        "y": 0.5387
    },
    {
        "x": 0.2641,
        "y": 0.5713
    },
    {
        "x": 0.7102,
        "y": 0.4775
    },
    {
        "x": 0.6742,
        "y": 0.4263
    },
    {
        "x": 0.4641,
        "y": 0.56
    },
    {
        "x": 0.0563,
        "y": 0.58
    },
    {
        "x": 0.6766,
        "y": 0.4425
    },
    {
        "x": 0.8539,
        "y": 0.4512
    },
    {
        "x": 0.2008,
        "y": 0.6225
    },
    {
        "x": 0.7555,
        "y": 0.355
    },
    {
        "x": 0.5297,
        "y": 0.4263
    },
    {
        "x": 0.7836,
        "y": 0.3475
    },
    {
        "x": 0.2492,
        "y": 0.3563
    },
    {
        "x": 0.2687,
        "y": 0.3225
    },
    {
        "x": 0.5188,
        "y": 0.655
    },
    {
        "x": 0.9289,
        "y": 0.5188
    },
    {
        "x": 0.6461,
        "y": 0.5913
    },
    {
        "x": 0.6094,
        "y": 0.5962
    },
    {
        "x": 0.9203,
        "y": 0.5012
    },
    {
        "x": 0.8969,
        "y": 0.465
    },
    {
        "x": 0.2172,
        "y": 0.6412
    },
    {
        "x": 0.482,
        "y": 0.6525
    },
    {
        "x": 0.2344,
        "y": 0.435
    },
    {
        "x": 0.182,
        "y": 0.4375
    },
    {
        "x": 0.3086,
        "y": 0.4387
    },
    {
        "x": 0.4492,
        "y": 0.4637
    },
    {
        "x": 0.3461,
        "y": 0.45
    },
    {
        "x": 0.3867,
        "y": 0.7612
    },
    {
        "x": 0.332,
        "y": 0.4662
    },
    {
        "x": 0.4688,
        "y": 0.7325
    },
    {
        "x": 0.4953,
        "y": 0.265
    },
    {
        "x": 0.6773,
        "y": 0.3675
    },
    {
        "x": 0.6719,
        "y": 0.385
    },
    {
        "x": 0.4469,
        "y": 0.7412
    },
    {
        "x": 0.225,
        "y": 0.5763
    },
    {
        "x": 0.6047,
        "y": 0.3275
    },
    {
        "x": 0.3422,
        "y": 0.465
    },
    {
        "x": 0.2234,
        "y": 0.5387
    },
    {
        "x": 0.257,
        "y": 0.4537
    },
    {
        "x": 0.3992,
        "y": 0.6538
    },
    {
        "x": 0.4023,
        "y": 0.4037
    },
    {
        "x": 0.3109,
        "y": 0.32
    },
    {
        "x": 0.282,
        "y": 0.4225
    },
    {
        "x": 0.4633,
        "y": 0.3525
    },
    {
        "x": 0.3102,
        "y": 0.42
    },
    {
        "x": 0.2031,
        "y": 0.5938
    },
    {
        "x": 0.6398,
        "y": 0.4738
    },
    {
        "x": 0.1156,
        "y": 0.5737
    },
    {
        "x": 0.4305,
        "y": 0.4963
    },
    {
        "x": 0.7617,
        "y": 0.6275
    },
    {
        "x": 0.5719,
        "y": 0.555
    },
    {
        "x": 0.3187,
        "y": 0.4637
    },
    {
        "x": 0.3836,
        "y": 0.4313
    },
    {
        "x": 0.6398,
        "y": 0.3787
    },
    {
        "x": 0.7984,
        "y": 0.2975
    },
    {
        "x": 0.6781,
        "y": 0.3987
    },
    {
        "x": 0.2422,
        "y": 0.5413
    },
    {
        "x": 0.2,
        "y": 0.425
    },
    {
        "x": 0.1922,
        "y": 0.6725
    },
    {
        "x": 0.3352,
        "y": 0.48
    },
    {
        "x": 0.4477,
        "y": 0.3875
    },
    {
        "x": 0.4813,
        "y": 0.7338
    },
    {
        "x": 0.4852,
        "y": 0.1688
    },
    {
        "x": 0.3305,
        "y": 0.345
    },
    {
        "x": 0.1766,
        "y": 0.4562
    },
    {
        "x": 0.4344,
        "y": 0.315
    },
    {
        "x": 0.6031,
        "y": 0.53
    },
    {
        "x": 0.4391,
        "y": 0.7025
    },
    {
        "x": 0.5281,
        "y": 0.6538
    },
    {
        "x": 0.2594,
        "y": 0.5375
    },
    {
        "x": 0.5922,
        "y": 0.3925
    },
    {
        "x": 0.6766,
        "y": 0.5913
    },
    {
        "x": 0.6062,
        "y": 0.5575
    },
    {
        "x": 0.45,
        "y": 0.3613
    },
    {
        "x": 0.0641,
        "y": 0.4487
    },
    {
        "x": 0.4672,
        "y": 0.3575
    },
    {
        "x": 0.7273,
        "y": 0.67
    },
    {
        "x": 0.7453,
        "y": 0.41
    },
    {
        "x": 0.1633,
        "y": 0.565
    },
    {
        "x": 0.3422,
        "y": 0.3038
    },
    {
        "x": 0.5844,
        "y": 0.5675
    },
    {
        "x": 0.3555,
        "y": 0.7225
    },
    {
        "x": 0.4227,
        "y": 0.39
    },
    {
        "x": 0.6219,
        "y": 0.685
    },
    {
        "x": 0.7906,
        "y": 0.3513
    },
    {
        "x": 0.6891,
        "y": 0.54
    },
    {
        "x": 0.2164,
        "y": 0.6975
    },
    {
        "x": 0.4266,
        "y": 0.33
    },
    {
        "x": 0.6047,
        "y": 0.6312
    },
    {
        "x": 0.5516,
        "y": 0.365
    },
    {
        "x": 0.2477,
        "y": 0.4213
    },
    {
        "x": 0.2906,
        "y": 0.4288
    },
    {
        "x": 0.3273,
        "y": 0.7688
    },
    {
        "x": 0.4492,
        "y": 0.24
    },
    {
        "x": 0.5125,
        "y": 0.3013
    },
    {
        "x": 0.6664,
        "y": 0.2062
    },
    {
        "x": 0.368,
        "y": 0.6412
    },
    {
        "x": 0.7594,
        "y": 0.415
    },
    {
        "x": 0.225,
        "y": 0.5687
    },
    {
        "x": 0.457,
        "y": 0.5587
    },
    {
        "x": 0.4805,
        "y": 0.64
    },
    {
        "x": 0.8578,
        "y": 0.5138
    },
    {
        "x": 0.3812,
        "y": 0.3575
    },
    {
        "x": 0.668,
        "y": 0.41
    },
    {
        "x": 0.4258,
        "y": 0.4
    },
    {
        "x": 0.6109,
        "y": 0.3937
    },
    {
        "x": 0.2617,
        "y": 0.7013
    },
    {
        "x": 0.868,
        "y": 0.5587
    },
    {
        "x": 0.2156,
        "y": 0.5537
    },
    {
        "x": 0.2922,
        "y": 0.595
    },
    {
        "x": 0.6539,
        "y": 0.2963
    },
    {
        "x": 0.2695,
        "y": 0.6637
    },
    {
        "x": 0.2437,
        "y": 0.4462
    },
    {
        "x": 0.4953,
        "y": 0.33
    },
    {
        "x": 0.6414,
        "y": 0.4088
    },
    {
        "x": 0.6977,
        "y": 0.5062
    },
    {
        "x": 0.8461,
        "y": 0.4575
    },
    {
        "x": 0.8734,
        "y": 0.465
    },
    {
        "x": 0.4742,
        "y": 0.5813
    },
    {
        "x": 0.2578,
        "y": 0.6225
    },
    {
        "x": 0.4578,
        "y": 0.3862
    },
    {
        "x": 0.1531,
        "y": 0.485
    },
    {
        "x": 0.793,
        "y": 0.63
    },
    {
        "x": 0.5258,
        "y": 0.5625
    },
    {
        "x": 0.575,
        "y": 0.76
    },
    {
        "x": 0.3508,
        "y": 0.34
    },
    {
        "x": 0.1289,
        "y": 0.5375
    },
    {
        "x": 0.4227,
        "y": 0.3225
    },
    {
        "x": 0.8477,
        "y": 0.5563
    },
    {
        "x": 0.3,
        "y": 0.3337
    },
    {
        "x": 0.3789,
        "y": 0.3837
    },
    {
        "x": 0.6492,
        "y": 0.585
    },
    {
        "x": 0.7219,
        "y": 0.6512
    },
    {
        "x": 0.7125,
        "y": 0.4263
    },
    {
        "x": 0.6734,
        "y": 0.6
    },
    {
        "x": 0.5203,
        "y": 0.3325
    },
    {
        "x": 0.4891,
        "y": 0.3425
    },
    {
        "x": 0.2938,
        "y": 0.7362
    },
    {
        "x": 0.7555,
        "y": 0.5887
    },
    {
        "x": 0.4055,
        "y": 0.3513
    },
    {
        "x": 0.7297,
        "y": 0.3975
    },
    {
        "x": 0.2625,
        "y": 0.5025
    },
    {
        "x": 0.2086,
        "y": 0.5038
    },
    {
        "x": 0.7602,
        "y": 0.3887
    },
    {
        "x": 0.4102,
        "y": 0.6562
    },
    {
        "x": 0.3477,
        "y": 0.315
    },
    {
        "x": 0.5188,
        "y": 0.5763
    },
    {
        "x": 0.3906,
        "y": 0.345
    },
    {
        "x": 0.4234,
        "y": 0.3387
    },
    {
        "x": 0.6555,
        "y": 0.3275
    },
    {
        "x": 0.443,
        "y": 0.7037
    },
    {
        "x": 0.7016,
        "y": 0.4163
    },
    {
        "x": 0.5258,
        "y": 0.4075
    },
    {
        "x": 0.7063,
        "y": 0.4462
    },
    {
        "x": 0.675,
        "y": 0.25
    },
    {
        "x": 0.9336,
        "y": 0.5262
    },
    {
        "x": 0.2219,
        "y": 0.5587
    },
    {
        "x": 0.4492,
        "y": 0.3887
    },
    {
        "x": 0.457,
        "y": 0.3937
    },
    {
        "x": 0.6195,
        "y": 0.3825
    },
    {
        "x": 0.6109,
        "y": 0.2175
    },
    {
        "x": 0.268,
        "y": 0.6713
    },
    {
        "x": 0.3555,
        "y": 0.345
    },
    {
        "x": 0.1695,
        "y": 0.7113
    },
    {
        "x": 0.6508,
        "y": 0.2637
    },
    {
        "x": 0.6195,
        "y": 0.6162
    },
    {
        "x": 0.6633,
        "y": 0.3312
    },
    {
        "x": 0.2562,
        "y": 0.3987
    },
    {
        "x": 0.3094,
        "y": 0.7063
    },
    {
        "x": 0.5508,
        "y": 0.6038
    },
    {
        "x": 0.4188,
        "y": 0.3638
    },
    {
        "x": 0.3148,
        "y": 0.3075
    },
    {
        "x": 0.5586,
        "y": 0.1837
    },
    {
        "x": 0.257,
        "y": 0.5663
    },
    {
        "x": 0.4828,
        "y": 0.22
    },
    {
        "x": 0.482,
        "y": 0.3438
    },
    {
        "x": 0.1898,
        "y": 0.4125
    },
    {
        "x": 0.4391,
        "y": 0.4263
    },
    {
        "x": 0.4281,
        "y": 0.375
    },
    {
        "x": 0.4562,
        "y": 0.7037
    },
    {
        "x": 0.4523,
        "y": 0.4075
    },
    {
        "x": 0.2516,
        "y": 0.4313
    },
    {
        "x": 0.3195,
        "y": 0.7175
    },
    {
        "x": 0.507,
        "y": 0.3488
    },
    {
        "x": 0.5211,
        "y": 0.3975
    },
    {
        "x": 0.3937,
        "y": 0.335
    },
    {
        "x": 0.7984,
        "y": 0.355
    },
    {
        "x": 0.7367,
        "y": 0.3337
    },
    {
        "x": 0.3906,
        "y": 0.3675
    },
    {
        "x": 0.3969,
        "y": 0.4462
    },
    {
        "x": 0.482,
        "y": 0.315
    },
    {
        "x": 0.2586,
        "y": 0.6512
    },
    {
        "x": 0.6445,
        "y": 0.4725
    },
    {
        "x": 0.6773,
        "y": 0.2412
    },
    {
        "x": 0.4164,
        "y": 0.2775
    },
    {
        "x": 0.6336,
        "y": 0.4788
    },
    {
        "x": 0.2305,
        "y": 0.2988
    },
    {
        "x": 0.7188,
        "y": 0.7312
    },
    {
        "x": 0.1781,
        "y": 0.3025
    },
    {
        "x": 0.4305,
        "y": 0.4975
    },
    {
        "x": 0.4148,
        "y": 0.34
    },
    {
        "x": 0.6508,
        "y": 0.2662
    },
    {
        "x": 0.2883,
        "y": 0.5975
    },
    {
        "x": 0.1469,
        "y": 0.5363
    },
    {
        "x": 0.5141,
        "y": 0.3812
    },
    {
        "x": 0.4531,
        "y": 0.38
    },
    {
        "x": 0.4414,
        "y": 0.3625
    },
    {
        "x": 0.1117,
        "y": 0.575
    },
    {
        "x": 0.6242,
        "y": 0.3237
    },
    {
        "x": 0.2422,
        "y": 0.64
    },
    {
        "x": 0.4938,
        "y": 0.6225
    },
    {
        "x": 0.2023,
        "y": 0.43
    },
    {
        "x": 0.7617,
        "y": 0.3725
    },
    {
        "x": 0.3266,
        "y": 0.3787
    },
    {
        "x": 0.6891,
        "y": 0.4238
    },
    {
        "x": 0.2437,
        "y": 0.66
    },
    {
        "x": 0.1852,
        "y": 0.6175
    },
    {
        "x": 0.2859,
        "y": 0.5125
    },
    {
        "x": 0.675,
        "y": 0.3325
    },
    {
        "x": 0.2984,
        "y": 0.7262
    },
    {
        "x": 0.2922,
        "y": 0.7688
    },
    {
        "x": 0.1344,
        "y": 0.5363
    },
    {
        "x": 0.4328,
        "y": 0.5112
    },
    {
        "x": 0.6227,
        "y": 0.6338
    },
    {
        "x": 0.4734,
        "y": 0.4825
    },
    {
        "x": 0.543,
        "y": 0.6525
    },
    {
        "x": 0.8617,
        "y": 0.5513
    },
    {
        "x": 0.5992,
        "y": 0.1913
    },
    {
        "x": 0.5891,
        "y": 0.2775
    },
    {
        "x": 0.0617,
        "y": 0.5325
    },
    {
        "x": 0.6219,
        "y": 0.25
    },
    {
        "x": 0.5062,
        "y": 0.2575
    },
    {
        "x": 0.8109,
        "y": 0.3625
    },
    {
        "x": 0.4086,
        "y": 0.7788
    },
    {
        "x": 0.5008,
        "y": 0.5138
    },
    {
        "x": 0.0969,
        "y": 0.5675
    },
    {
        "x": 0.268,
        "y": 0.4688
    },
    {
        "x": 0.6766,
        "y": 0.4662
    },
    {
        "x": 0.675,
        "y": 0.255
    },
    {
        "x": 0.6477,
        "y": 0.4113
    },
    {
        "x": 0.4422,
        "y": 0.7238
    },
    {
        "x": 0.2461,
        "y": 0.3412
    },
    {
        "x": 0.2641,
        "y": 0.445
    },
    {
        "x": 0.6898,
        "y": 0.545
    },
    {
        "x": 0.3484,
        "y": 0.4062
    },
    {
        "x": 0.7164,
        "y": 0.3575
    },
    {
        "x": 0.343,
        "y": 0.3275
    },
    {
        "x": 0.5086,
        "y": 0.645
    },
    {
        "x": 0.407,
        "y": 0.34
    },
    {
        "x": 0.3961,
        "y": 0.3625
    },
    {
        "x": 0.4906,
        "y": 0.3438
    },
    {
        "x": 0.7063,
        "y": 0.4662
    },
    {
        "x": 0.9211,
        "y": 0.5262
    },
    {
        "x": 0.4555,
        "y": 0.515
    },
    {
        "x": 0.2508,
        "y": 0.3425
    },
    {
        "x": 0.4727,
        "y": 0.6338
    },
    {
        "x": 0.6906,
        "y": 0.5737
    },
    {
        "x": 0.393,
        "y": 0.6512
    },
    {
        "x": 0.1938,
        "y": 0.3438
    },
    {
        "x": 0.2906,
        "y": 0.3275
    },
    {
        "x": 0.6578,
        "y": 0.425
    },
    {
        "x": 0.5828,
        "y": 0.315
    },
    {
        "x": 0.8719,
        "y": 0.445
    },
    {
        "x": 0.4781,
        "y": 0.3225
    },
    {
        "x": 0.3391,
        "y": 0.4813
    },
    {
        "x": 0.5148,
        "y": 0.265
    },
    {
        "x": 0.3859,
        "y": 0.39
    },
    {
        "x": 0.7305,
        "y": 0.68
    },
    {
        "x": 0.2016,
        "y": 0.3613
    },
    {
        "x": 0.4992,
        "y": 0.48
    },
    {
        "x": 0.2469,
        "y": 0.345
    },
    {
        "x": 0.1102,
        "y": 0.6125
    },
    {
        "x": 0.3703,
        "y": 0.4
    },
    {
        "x": 0.2422,
        "y": 0.5188
    },
    {
        "x": 0.6477,
        "y": 0.5787
    },
    {
        "x": 0.8227,
        "y": 0.3875
    },
    {
        "x": 0.6375,
        "y": 0.4263
    },
    {
        "x": 0.8187,
        "y": 0.395
    },
    {
        "x": 0.7172,
        "y": 0.5863
    },
    {
        "x": 0.2227,
        "y": 0.6875
    },
    {
        "x": 0.7031,
        "y": 0.6238
    },
    {
        "x": 0.1922,
        "y": 0.4888
    },
    {
        "x": 0.3203,
        "y": 0.4612
    },
    {
        "x": 0.5398,
        "y": 0.3975
    },
    {
        "x": 0.8297,
        "y": 0.5575
    },
    {
        "x": 0.6805,
        "y": 0.28
    },
    {
        "x": 0.5383,
        "y": 0.2812
    },
    {
        "x": 0.7438,
        "y": 0.38
    },
    {
        "x": 0.6141,
        "y": 0.3513
    },
    {
        "x": 0.0516,
        "y": 0.5188
    },
    {
        "x": 0.1453,
        "y": 0.6275
    },
    {
        "x": 0.55,
        "y": 0.36
    },
    {
        "x": 0.4648,
        "y": 0.4813
    },
    {
        "x": 0.3523,
        "y": 0.3787
    },
    {
        "x": 0.2391,
        "y": 0.4875
    },
    {
        "x": 0.5984,
        "y": 0.4025
    },
    {
        "x": 0.4305,
        "y": 0.3937
    },
    {
        "x": 0.4719,
        "y": 0.3063
    },
    {
        "x": 0.6898,
        "y": 0.4612
    },
    {
        "x": 0.3195,
        "y": 0.7175
    },
    {
        "x": 0.6711,
        "y": 0.36
    },
    {
        "x": 0.45,
        "y": 0.7362
    },
    {
        "x": 0.4398,
        "y": 0.4363
    },
    {
        "x": 0.6141,
        "y": 0.5375
    },
    {
        "x": 0.1977,
        "y": 0.58
    },
    {
        "x": 0.8477,
        "y": 0.4675
    },
    {
        "x": 0.2164,
        "y": 0.5513
    },
    {
        "x": 0.4789,
        "y": 0.485
    },
    {
        "x": 0.557,
        "y": 0.8025
    },
    {
        "x": 0.6148,
        "y": 0.28
    },
    {
        "x": 0.2,
        "y": 0.5425
    },
    {
        "x": 0.2875,
        "y": 0.325
    },
    {
        "x": 0.6875,
        "y": 0.5737
    },
    {
        "x": 0.5914,
        "y": 0.6225
    },
    {
        "x": 0.2867,
        "y": 0.4612
    },
    {
        "x": 0.6086,
        "y": 0.675
    },
    {
        "x": 0.7016,
        "y": 0.4462
    },
    {
        "x": 0.2484,
        "y": 0.54
    },
    {
        "x": 0.5055,
        "y": 0.6525
    },
    {
        "x": 0.2062,
        "y": 0.3837
    },
    {
        "x": 0.6102,
        "y": 0.635
    },
    {
        "x": 0.2414,
        "y": 0.7
    },
    {
        "x": 0.632,
        "y": 0.47
    },
    {
        "x": 0.4781,
        "y": 0.3775
    },
    {
        "x": 0.443,
        "y": 0.4688
    },
    {
        "x": 0.4375,
        "y": 0.525
    },
    {
        "x": 0.4938,
        "y": 0.3638
    },
    {
        "x": 0.7,
        "y": 0.2863
    },
    {
        "x": 0.4398,
        "y": 0.3812
    },
    {
        "x": 0.4758,
        "y": 0.2575
    },
    {
        "x": 0.7,
        "y": 0.3262
    },
    {
        "x": 0.6414,
        "y": 0.4462
    },
    {
        "x": 0.4016,
        "y": 0.245
    },
    {
        "x": 0.332,
        "y": 0.4462
    },
    {
        "x": 0.4984,
        "y": 0.4775
    },
    {
        "x": 0.2422,
        "y": 0.3275
    },
    {
        "x": 0.6648,
        "y": 0.515
    },
    {
        "x": 0.6562,
        "y": 0.5537
    },
    {
        "x": 0.1898,
        "y": 0.4125
    },
    {
        "x": 0.2141,
        "y": 0.6937
    },
    {
        "x": 0.6562,
        "y": 0.455
    },
    {
        "x": 0.4383,
        "y": 0.28
    },
    {
        "x": 0.6578,
        "y": 0.3787
    },
    {
        "x": 0.2945,
        "y": 0.3438
    },
    {
        "x": 0.2086,
        "y": 0.5925
    },
    {
        "x": 0.6484,
        "y": 0.4662
    },
    {
        "x": 0.4461,
        "y": 0.4288
    },
    {
        "x": 0.6766,
        "y": 0.4062
    },
    {
        "x": 0.2469,
        "y": 0.465
    },
    {
        "x": 0.3445,
        "y": 0.3563
    },
    {
        "x": 0.3031,
        "y": 0.485
    },
    {
        "x": 0.5242,
        "y": 0.3638
    },
    {
        "x": 0.5055,
        "y": 0.3
    },
    {
        "x": 0.5297,
        "y": 0.4363
    },
    {
        "x": 0.2844,
        "y": 0.315
    },
    {
        "x": 0.5531,
        "y": 0.4075
    },
    {
        "x": 0.6617,
        "y": 0.3862
    },
    {
        "x": 0.8953,
        "y": 0.535
    },
    {
        "x": 0.5547,
        "y": 0.7087
    },
    {
        "x": 0.5062,
        "y": 0.6438
    },
    {
        "x": 0.6602,
        "y": 0.3987
    },
    {
        "x": 0.3875,
        "y": 0.65
    },
    {
        "x": 0.3258,
        "y": 0.7588
    },
    {
        "x": 0.7328,
        "y": 0.3563
    },
    {
        "x": 0.9273,
        "y": 0.5437
    },
    {
        "x": 0.2562,
        "y": 0.3713
    },
    {
        "x": 0.9109,
        "y": 0.5513
    },
    {
        "x": 0.175,
        "y": 0.5312
    },
    {
        "x": 0.2883,
        "y": 0.4062
    },
    {
        "x": 0.432,
        "y": 0.2812
    },
    {
        "x": 0.7562,
        "y": 0.3387
    },
    {
        "x": 0.2539,
        "y": 0.6837
    },
    {
        "x": 0.0953,
        "y": 0.61
    },
    {
        "x": 0.4555,
        "y": 0.6062
    },
    {
        "x": 0.6664,
        "y": 0.405
    },
    {
        "x": 0.5016,
        "y": 0.305
    },
    {
        "x": 0.4953,
        "y": 0.6637
    },
    {
        "x": 0.4695,
        "y": 0.43
    },
    {
        "x": 0.0477,
        "y": 0.5088
    },
    {
        "x": 0.2367,
        "y": 0.4375
    },
    {
        "x": 0.8539,
        "y": 0.445
    },
    {
        "x": 0.8016,
        "y": 0.4338
    },
    {
        "x": 0.8344,
        "y": 0.41
    },
    {
        "x": 0.5477,
        "y": 0.4113
    },
    {
        "x": 0.5391,
        "y": 0.3513
    },
    {
        "x": 0.6984,
        "y": 0.395
    },
    {
        "x": 0.1578,
        "y": 0.505
    },
    {
        "x": 0.4531,
        "y": 0.5863
    },
    {
        "x": 0.675,
        "y": 0.4675
    },
    {
        "x": 0.6508,
        "y": 0.3212
    },
    {
        "x": 0.6453,
        "y": 0.2712
    },
    {
        "x": 0.5094,
        "y": 0.6987
    },
    {
        "x": 0.2437,
        "y": 0.4037
    },
    {
        "x": 0.2133,
        "y": 0.4163
    },
    {
        "x": 0.2477,
        "y": 0.6963
    },
    {
        "x": 0.368,
        "y": 0.3588
    },
    {
        "x": 0.1297,
        "y": 0.5375
    },
    {
        "x": 0.5969,
        "y": 0.27
    },
    {
        "x": 0.8664,
        "y": 0.4963
    },
    {
        "x": 0.575,
        "y": 0.3225
    },
    {
        "x": 0.5086,
        "y": 0.525
    },
    {
        "x": 0.1562,
        "y": 0.5962
    },
    {
        "x": 0.8547,
        "y": 0.3887
    },
    {
        "x": 0.6734,
        "y": 0.3175
    },
    {
        "x": 0.393,
        "y": 0.4025
    },
    {
        "x": 0.1867,
        "y": 0.3325
    },
    {
        "x": 0.2805,
        "y": 0.3975
    },
    {
        "x": 0.5367,
        "y": 0.7
    },
    {
        "x": 0.6984,
        "y": 0.3825
    },
    {
        "x": 0.5297,
        "y": 0.6475
    },
    {
        "x": 0.4344,
        "y": 0.3513
    },
    {
        "x": 0.1227,
        "y": 0.5875
    },
    {
        "x": 0.4648,
        "y": 0.6325
    },
    {
        "x": 0.757,
        "y": 0.3362
    },
    {
        "x": 0.3406,
        "y": 0.405
    },
    {
        "x": 0.682,
        "y": 0.2975
    },
    {
        "x": 0.8273,
        "y": 0.3862
    },
    {
        "x": 0.2437,
        "y": 0.7013
    },
    {
        "x": 0.6945,
        "y": 0.4637
    },
    {
        "x": 0.5406,
        "y": 0.36
    },
    {
        "x": 0.4344,
        "y": 0.32
    },
    {
        "x": 0.4875,
        "y": 0.4263
    },
    {
        "x": 0.1875,
        "y": 0.325
    },
    {
        "x": 0.6687,
        "y": 0.3463
    },
    {
        "x": 0.2391,
        "y": 0.3588
    },
    {
        "x": 0.2086,
        "y": 0.52
    },
    {
        "x": 0.4828,
        "y": 0.5275
    },
    {
        "x": 0.2812,
        "y": 0.3563
    },
    {
        "x": 0.7695,
        "y": 0.3212
    },
    {
        "x": 0.4469,
        "y": 0.3613
    },
    {
        "x": 0.3102,
        "y": 0.73
    },
    {
        "x": 0.4023,
        "y": 0.4062
    },
    {
        "x": 0.8039,
        "y": 0.3825
    },
    {
        "x": 0.6398,
        "y": 0.5325
    },
    {
        "x": 0.4109,
        "y": 0.7562
    },
    {
        "x": 0.6445,
        "y": 0.66
    },
    {
        "x": 0.357,
        "y": 0.4612
    },
    {
        "x": 0.6469,
        "y": 0.6587
    },
    {
        "x": 0.6836,
        "y": 0.4375
    },
    {
        "x": 0.3484,
        "y": 0.3
    },
    {
        "x": 0.6867,
        "y": 0.4763
    },
    {
        "x": 0.4586,
        "y": 0.4625
    },
    {
        "x": 0.568,
        "y": 0.715
    },
    {
        "x": 0.5711,
        "y": 0.35
    },
    {
        "x": 0.6492,
        "y": 0.28
    },
    {
        "x": 0.5102,
        "y": 0.3237
    },
    {
        "x": 0.7258,
        "y": 0.3775
    },
    {
        "x": 0.1258,
        "y": 0.6175
    },
    {
        "x": 0.4234,
        "y": 0.6587
    },
    {
        "x": 0.4555,
        "y": 0.715
    },
    {
        "x": 0.4484,
        "y": 0.47
    },
    {
        "x": 0.2781,
        "y": 0.3563
    },
    {
        "x": 0.3445,
        "y": 0.3613
    },
    {
        "x": 0.4703,
        "y": 0.6125
    },
    {
        "x": 0.7961,
        "y": 0.3787
    },
    {
        "x": 0.3742,
        "y": 0.7425
    },
    {
        "x": 0.5234,
        "y": 0.2512
    },
    {
        "x": 0.3148,
        "y": 0.3925
    },
    {
        "x": 0.55,
        "y": 0.5737
    },
    {
        "x": 0.5648,
        "y": 0.3837
    },
    {
        "x": 0.5664,
        "y": 0.3
    },
    {
        "x": 0.7922,
        "y": 0.4213
    },
    {
        "x": 0.4859,
        "y": 0.3488
    },
    {
        "x": 0.6789,
        "y": 0.4875
    },
    {
        "x": 0.593,
        "y": 0.3475
    },
    {
        "x": 0.3609,
        "y": 0.325
    },
    {
        "x": 0.6758,
        "y": 0.2387
    },
    {
        "x": 0.4773,
        "y": 0.3688
    },
    {
        "x": 0.7875,
        "y": 0.5463
    },
    {
        "x": 0.55,
        "y": 0.285
    },
    {
        "x": 0.6664,
        "y": 0.395
    },
    {
        "x": 0.5984,
        "y": 0.3975
    },
    {
        "x": 0.5844,
        "y": 0.68
    },
    {
        "x": 0.5055,
        "y": 0.5613
    },
    {
        "x": 0.6797,
        "y": 0.5875
    },
    {
        "x": 0.3609,
        "y": 0.7175
    },
    {
        "x": 0.1711,
        "y": 0.4875
    },
    {
        "x": 0.4641,
        "y": 0.61
    },
    {
        "x": 0.6211,
        "y": 0.7025
    },
    {
        "x": 0.4883,
        "y": 0.3787
    },
    {
        "x": 0.7094,
        "y": 0.3075
    },
    {
        "x": 0.5398,
        "y": 0.2888
    },
    {
        "x": 0.3563,
        "y": 0.7662
    },
    {
        "x": 0.5219,
        "y": 0.5737
    },
    {
        "x": 0.6078,
        "y": 0.715
    },
    {
        "x": 0.3656,
        "y": 0.425
    },
    {
        "x": 0.7695,
        "y": 0.425
    },
    {
        "x": 0.2148,
        "y": 0.4175
    },
    {
        "x": 0.6586,
        "y": 0.4037
    },
    {
        "x": 0.1875,
        "y": 0.6062
    },
    {
        "x": 0.6672,
        "y": 0.6062
    },
    {
        "x": 0.6992,
        "y": 0.4562
    },
    {
        "x": 0.6844,
        "y": 0.6675
    },
    {
        "x": 0.6859,
        "y": 0.3
    },
    {
        "x": 0.2961,
        "y": 0.5225
    },
    {
        "x": 0.2266,
        "y": 0.6737
    },
    {
        "x": 0.2984,
        "y": 0.5138
    },
    {
        "x": 0.4375,
        "y": 0.3025
    },
    {
        "x": 0.2234,
        "y": 0.3937
    },
    {
        "x": 0.318,
        "y": 0.72
    },
    {
        "x": 0.6234,
        "y": 0.7113
    },
    {
        "x": 0.4266,
        "y": 0.7887
    },
    {
        "x": 0.2484,
        "y": 0.6737
    },
    {
        "x": 0.1391,
        "y": 0.5713
    },
    {
        "x": 0.6133,
        "y": 0.4738
    },
    {
        "x": 0.2703,
        "y": 0.6375
    },
    {
        "x": 0.3711,
        "y": 0.3312
    },
    {
        "x": 0.5938,
        "y": 0.3837
    },
    {
        "x": 0.2313,
        "y": 0.49
    },
    {
        "x": 0.7086,
        "y": 0.4587
    },
    {
        "x": 0.2414,
        "y": 0.4062
    },
    {
        "x": 0.3078,
        "y": 0.7137
    },
    {
        "x": 0.282,
        "y": 0.26
    },
    {
        "x": 0.7766,
        "y": 0.3575
    },
    {
        "x": 0.6078,
        "y": 0.41
    },
    {
        "x": 0.6781,
        "y": 0.2575
    },
    {
        "x": 0.3828,
        "y": 0.775
    },
    {
        "x": 0.2469,
        "y": 0.4512
    },
    {
        "x": 0.5344,
        "y": 0.6587
    },
    {
        "x": 0.1445,
        "y": 0.5513
    },
    {
        "x": 0.2477,
        "y": 0.7225
    },
    {
        "x": 0.4672,
        "y": 0.6188
    },
    {
        "x": 0.693,
        "y": 0.4662
    },
    {
        "x": 0.6062,
        "y": 0.4175
    },
    {
        "x": 0.7742,
        "y": 0.33
    },
    {
        "x": 0.6945,
        "y": 0.3812
    },
    {
        "x": 0.7094,
        "y": 0.4938
    },
    {
        "x": 0.3664,
        "y": 0.3475
    },
    {
        "x": 0.8203,
        "y": 0.3812
    },
    {
        "x": 0.6078,
        "y": 0.5663
    },
    {
        "x": 0.5008,
        "y": 0.4325
    },
    {
        "x": 0.7055,
        "y": 0.5112
    },
    {
        "x": 0.5836,
        "y": 0.3113
    },
    {
        "x": 0.2164,
        "y": 0.4475
    },
    {
        "x": 0.4656,
        "y": 0.3312
    },
    {
        "x": 0.5727,
        "y": 0.7438
    },
    {
        "x": 0.4688,
        "y": 0.605
    },
    {
        "x": 0.3367,
        "y": 0.3362
    },
    {
        "x": 0.4281,
        "y": 0.3563
    },
    {
        "x": 0.218,
        "y": 0.5012
    },
    {
        "x": 0.143,
        "y": 0.6238
    },
    {
        "x": 0.4234,
        "y": 0.49
    },
    {
        "x": 0.2852,
        "y": 0.7837
    },
    {
        "x": 0.7031,
        "y": 0.3013
    },
    {
        "x": 0.6219,
        "y": 0.2562
    },
    {
        "x": 0.2836,
        "y": 0.5375
    },
    {
        "x": 0.6383,
        "y": 0.3038
    },
    {
        "x": 0.4883,
        "y": 0.17
    },
    {
        "x": 0.1383,
        "y": 0.6188
    },
    {
        "x": 0.7125,
        "y": 0.4587
    },
    {
        "x": 0.5648,
        "y": 0.3187
    },
    {
        "x": 0.1766,
        "y": 0.4462
    },
    {
        "x": 0.4523,
        "y": 0.385
    },
    {
        "x": 0.507,
        "y": 0.3475
    },
    {
        "x": 0.1383,
        "y": 0.41
    },
    {
        "x": 0.7914,
        "y": 0.3538
    },
    {
        "x": 0.1523,
        "y": 0.6225
    },
    {
        "x": 0.1445,
        "y": 0.5725
    },
    {
        "x": 0.2906,
        "y": 0.4637
    },
    {
        "x": 0.8242,
        "y": 0.4238
    },
    {
        "x": 0.6461,
        "y": 0.2687
    },
    {
        "x": 0.7875,
        "y": 0.5687
    },
    {
        "x": 0.6242,
        "y": 0.6837
    },
    {
        "x": 0.3195,
        "y": 0.3525
    },
    {
        "x": 0.7406,
        "y": 0.245
    },
    {
        "x": 0.557,
        "y": 0.8187
    },
    {
        "x": 0.7766,
        "y": 0.6188
    },
    {
        "x": 0.2539,
        "y": 0.4138
    },
    {
        "x": 0.6234,
        "y": 0.7
    },
    {
        "x": 0.4477,
        "y": 0.4437
    },
    {
        "x": 0.757,
        "y": 0.37
    },
    {
        "x": 0.6609,
        "y": 0.3113
    },
    {
        "x": 0.4992,
        "y": 0.3275
    },
    {
        "x": 0.3203,
        "y": 0.4125
    },
    {
        "x": 0.5125,
        "y": 0.33
    },
    {
        "x": 0.6461,
        "y": 0.4713
    },
    {
        "x": 0.4641,
        "y": 0.4612
    },
    {
        "x": 0.518,
        "y": 0.4188
    },
    {
        "x": 0.3008,
        "y": 0.3875
    },
    {
        "x": 0.2336,
        "y": 0.4325
    },
    {
        "x": 0.7016,
        "y": 0.2213
    },
    {
        "x": 0.4828,
        "y": 0.5225
    },
    {
        "x": 0.3789,
        "y": 0.3237
    },
    {
        "x": 0.7008,
        "y": 0.36
    },
    {
        "x": 0.243,
        "y": 0.3663
    },
    {
        "x": 0.3156,
        "y": 0.7275
    },
    {
        "x": 0.5758,
        "y": 0.3113
    },
    {
        "x": 0.4789,
        "y": 0.32
    },
    {
        "x": 0.1906,
        "y": 0.5575
    },
    {
        "x": 0.5961,
        "y": 0.6375
    },
    {
        "x": 0.4406,
        "y": 0.4562
    },
    {
        "x": 0.5211,
        "y": 0.4188
    },
    {
        "x": 0.7164,
        "y": 0.725
    },
    {
        "x": 0.6219,
        "y": 0.3875
    },
    {
        "x": 0.2555,
        "y": 0.49
    },
    {
        "x": 0.3758,
        "y": 0.3488
    },
    {
        "x": 0.482,
        "y": 0.3425
    },
    {
        "x": 0.3961,
        "y": 0.4288
    },
    {
        "x": 0.6211,
        "y": 0.765
    },
    {
        "x": 0.6234,
        "y": 0.3275
    },
    {
        "x": 0.4813,
        "y": 0.48
    },
    {
        "x": 0.1586,
        "y": 0.6212
    },
    {
        "x": 0.2922,
        "y": 0.33
    },
    {
        "x": 0.5344,
        "y": 0.3075
    },
    {
        "x": 0.7375,
        "y": 0.39
    },
    {
        "x": 0.5094,
        "y": 0.6238
    },
    {
        "x": 0.7219,
        "y": 0.3538
    },
    {
        "x": 0.4445,
        "y": 0.7037
    },
    {
        "x": 0.5477,
        "y": 0.7525
    },
    {
        "x": 0.6258,
        "y": 0.3937
    },
    {
        "x": 0.2156,
        "y": 0.3837
    },
    {
        "x": 0.1797,
        "y": 0.5825
    },
    {
        "x": 0.4547,
        "y": 0.5275
    },
    {
        "x": 0.6898,
        "y": 0.3475
    },
    {
        "x": 0.7086,
        "y": 0.31
    },
    {
        "x": 0.5242,
        "y": 0.6488
    },
    {
        "x": 0.3953,
        "y": 0.7288
    },
    {
        "x": 0.0586,
        "y": 0.4338
    },
    {
        "x": 0.4813,
        "y": 0.4925
    },
    {
        "x": 0.4813,
        "y": 0.5725
    },
    {
        "x": 0.5867,
        "y": 0.4138
    },
    {
        "x": 0.6797,
        "y": 0.3663
    },
    {
        "x": 0.4422,
        "y": 0.4325
    },
    {
        "x": 0.5492,
        "y": 0.7312
    },
    {
        "x": 0.5273,
        "y": 0.3625
    },
    {
        "x": 0.625,
        "y": 0.315
    },
    {
        "x": 0.3531,
        "y": 0.3438
    },
    {
        "x": 0.4344,
        "y": 0.4838
    },
    {
        "x": 0.5359,
        "y": 0.7
    },
    {
        "x": 0.5992,
        "y": 0.295
    },
    {
        "x": 0.2852,
        "y": 0.5275
    },
    {
        "x": 0.6484,
        "y": 0.42
    },
    {
        "x": 0.4133,
        "y": 0.3362
    },
    {
        "x": 0.2148,
        "y": 0.5787
    },
    {
        "x": 0.6422,
        "y": 0.4788
    },
    {
        "x": 0.1148,
        "y": 0.6225
    },
    {
        "x": 0.2016,
        "y": 0.6625
    },
    {
        "x": 0.4219,
        "y": 0.5175
    },
    {
        "x": 0.6836,
        "y": 0.365
    },
    {
        "x": 0.8164,
        "y": 0.425
    },
    {
        "x": 0.0563,
        "y": 0.4375
    },
    {
        "x": 0.7562,
        "y": 0.375
    },
    {
        "x": 0.2758,
        "y": 0.3237
    },
    {
        "x": 0.2109,
        "y": 0.6475
    },
    {
        "x": 0.818,
        "y": 0.55
    },
    {
        "x": 0.5406,
        "y": 0.27
    },
    {
        "x": 0.5523,
        "y": 0.3387
    },
    {
        "x": 0.6414,
        "y": 0.335
    },
    {
        "x": 0.05,
        "y": 0.4238
    },
    {
        "x": 0.4281,
        "y": 0.525
    },
    {
        "x": 0.7375,
        "y": 0.5787
    },
    {
        "x": 0.3578,
        "y": 0.4375
    },
    {
        "x": 0.8766,
        "y": 0.5125
    },
    {
        "x": 0.6203,
        "y": 0.5325
    },
    {
        "x": 0.6281,
        "y": 0.3175
    },
    {
        "x": 0.4484,
        "y": 0.6675
    },
    {
        "x": 0.4711,
        "y": 0.6312
    },
    {
        "x": 0.7094,
        "y": 0.5238
    },
    {
        "x": 0.4797,
        "y": 0.2838
    },
    {
        "x": 0.6203,
        "y": 0.5437
    },
    {
        "x": 0.6469,
        "y": 0.2
    },
    {
        "x": 0.5164,
        "y": 0.5413
    },
    {
        "x": 0.6211,
        "y": 0.54
    },
    {
        "x": 0.6414,
        "y": 0.3225
    },
    {
        "x": 0.6453,
        "y": 0.4988
    },
    {
        "x": 0.2625,
        "y": 0.495
    },
    {
        "x": 0.4117,
        "y": 0.4838
    },
    {
        "x": 0.7047,
        "y": 0.5262
    },
    {
        "x": 0.2938,
        "y": 0.7425
    },
    {
        "x": 0.6859,
        "y": 0.3337
    },
    {
        "x": 0.8633,
        "y": 0.4988
    },
    {
        "x": 0.6797,
        "y": 0.5938
    },
    {
        "x": 0.6602,
        "y": 0.3625
    },
    {
        "x": 0.7516,
        "y": 0.3038
    },
    {
        "x": 0.2773,
        "y": 0.5875
    },
    {
        "x": 0.5141,
        "y": 0.3475
    },
    {
        "x": 0.8539,
        "y": 0.5575
    },
    {
        "x": 0.6609,
        "y": 0.4637
    },
    {
        "x": 0.6977,
        "y": 0.4325
    },
    {
        "x": 0.5695,
        "y": 0.23
    },
    {
        "x": 0.2352,
        "y": 0.435
    },
    {
        "x": 0.1359,
        "y": 0.5375
    },
    {
        "x": 0.4156,
        "y": 0.7488
    },
    {
        "x": 0.5602,
        "y": 0.3862
    },
    {
        "x": 0.7258,
        "y": 0.3325
    },
    {
        "x": 0.4219,
        "y": 0.7238
    },
    {
        "x": 0.9227,
        "y": 0.5312
    },
    {
        "x": 0.6562,
        "y": 0.4525
    },
    {
        "x": 0.5922,
        "y": 0.3075
    },
    {
        "x": 0.6172,
        "y": 0.395
    },
    {
        "x": 0.4906,
        "y": 0.4738
    },
    {
        "x": 0.7672,
        "y": 0.3225
    },
    {
        "x": 0.4094,
        "y": 0.6963
    },
    {
        "x": 0.575,
        "y": 0.7113
    },
    {
        "x": 0.5758,
        "y": 0.7662
    },
    {
        "x": 0.8523,
        "y": 0.5225
    },
    {
        "x": 0.293,
        "y": 0.3713
    },
    {
        "x": 0.6383,
        "y": 0.3463
    },
    {
        "x": 0.2172,
        "y": 0.5763
    },
    {
        "x": 0.6695,
        "y": 0.6088
    },
    {
        "x": 0.6586,
        "y": 0.7113
    },
    {
        "x": 0.3914,
        "y": 0.3438
    },
    {
        "x": 0.6008,
        "y": 0.3825
    },
    {
        "x": 0.3375,
        "y": 0.63
    },
    {
        "x": 0.7617,
        "y": 0.2637
    },
    {
        "x": 0.5758,
        "y": 0.3262
    },
    {
        "x": 0.5906,
        "y": 0.4062
    },
    {
        "x": 0.6398,
        "y": 0.4575
    },
    {
        "x": 0.6484,
        "y": 0.5887
    },
    {
        "x": 0.0469,
        "y": 0.57
    },
    {
        "x": 0.432,
        "y": 0.3925
    },
    {
        "x": 0.4602,
        "y": 0.45
    },
    {
        "x": 0.6094,
        "y": 0.5212
    },
    {
        "x": 0.3953,
        "y": 0.3525
    },
    {
        "x": 0.5711,
        "y": 0.535
    },
    {
        "x": 0.2547,
        "y": 0.4688
    },
    {
        "x": 0.7117,
        "y": 0.7063
    },
    {
        "x": 0.6633,
        "y": 0.555
    },
    {
        "x": 0.7797,
        "y": 0.615
    },
    {
        "x": 0.55,
        "y": 0.3225
    },
    {
        "x": 0.3344,
        "y": 0.6763
    },
    {
        "x": 0.3992,
        "y": 0.3575
    },
    {
        "x": 0.2195,
        "y": 0.6188
    },
    {
        "x": 0.7,
        "y": 0.315
    },
    {
        "x": 0.3172,
        "y": 0.4412
    },
    {
        "x": 0.193,
        "y": 0.5675
    },
    {
        "x": 0.618,
        "y": 0.6725
    },
    {
        "x": 0.2695,
        "y": 0.6925
    },
    {
        "x": 0.532,
        "y": 0.4
    },
    {
        "x": 0.6766,
        "y": 0.5962
    },
    {
        "x": 0.5359,
        "y": 0.5837
    },
    {
        "x": 0.5047,
        "y": 0.5613
    },
    {
        "x": 0.5984,
        "y": 0.36
    },
    {
        "x": 0.5016,
        "y": 0.25
    },
    {
        "x": 0.5375,
        "y": 0.7
    },
    {
        "x": 0.7875,
        "y": 0.5737
    },
    {
        "x": 0.4773,
        "y": 0.3775
    },
    {
        "x": 0.1742,
        "y": 0.7013
    },
    {
        "x": 0.2695,
        "y": 0.3787
    },
    {
        "x": 0.6242,
        "y": 0.6338
    },
    {
        "x": 0.6102,
        "y": 0.2275
    },
    {
        "x": 0.6867,
        "y": 0.4462
    },
    {
        "x": 0.2266,
        "y": 0.435
    },
    {
        "x": 0.5016,
        "y": 0.54
    },
    {
        "x": 0.8547,
        "y": 0.55
    },
    {
        "x": 0.4492,
        "y": 0.46
    },
    {
        "x": 0.2273,
        "y": 0.3125
    },
    {
        "x": 0.7625,
        "y": 0.5575
    },
    {
        "x": 0.493,
        "y": 0.7312
    },
    {
        "x": 0.4695,
        "y": 0.33
    },
    {
        "x": 0.6758,
        "y": 0.5525
    },
    {
        "x": 0.4125,
        "y": 0.7837
    },
    {
        "x": 0.2742,
        "y": 0.3563
    },
    {
        "x": 0.1805,
        "y": 0.4662
    },
    {
        "x": 0.7883,
        "y": 0.43
    },
    {
        "x": 0.643,
        "y": 0.3412
    },
    {
        "x": 0.593,
        "y": 0.3275
    },
    {
        "x": 0.3547,
        "y": 0.29
    },
    {
        "x": 0.4297,
        "y": 0.3675
    },
    {
        "x": 0.3094,
        "y": 0.35
    },
    {
        "x": 0.2008,
        "y": 0.6288
    },
    {
        "x": 0.5172,
        "y": 0.3663
    },
    {
        "x": 0.2336,
        "y": 0.345
    },
    {
        "x": 0.2844,
        "y": 0.5938
    },
    {
        "x": 0.4297,
        "y": 0.3738
    },
    {
        "x": 0.6172,
        "y": 0.3113
    },
    {
        "x": 0.5008,
        "y": 0.3725
    },
    {
        "x": 0.7039,
        "y": 0.6575
    },
    {
        "x": 0.7031,
        "y": 0.2263
    },
    {
        "x": 0.6016,
        "y": 0.5525
    },
    {
        "x": 0.5773,
        "y": 0.5537
    },
    {
        "x": 0.4609,
        "y": 0.4025
    },
    {
        "x": 0.2945,
        "y": 0.2825
    },
    {
        "x": 0.5422,
        "y": 0.3463
    },
    {
        "x": 0.2984,
        "y": 0.6562
    },
    {
        "x": 0.6937,
        "y": 0.5038
    },
    {
        "x": 0.1961,
        "y": 0.495
    },
    {
        "x": 0.5328,
        "y": 0.5375
    },
    {
        "x": 0.4641,
        "y": 0.33
    },
    {
        "x": 0.3953,
        "y": 0.7113
    },
    {
        "x": 0.4133,
        "y": 0.2712
    },
    {
        "x": 0.7711,
        "y": 0.5787
    },
    {
        "x": 0.6937,
        "y": 0.5613
    },
    {
        "x": 0.6234,
        "y": 0.705
    },
    {
        "x": 0.357,
        "y": 0.3187
    },
    {
        "x": 0.2977,
        "y": 0.3287
    },
    {
        "x": 0.4211,
        "y": 0.7288
    },
    {
        "x": 0.5789,
        "y": 0.3088
    },
    {
        "x": 0.2203,
        "y": 0.5413
    },
    {
        "x": 0.7055,
        "y": 0.2687
    },
    {
        "x": 0.2477,
        "y": 0.3575
    },
    {
        "x": 0.2539,
        "y": 0.3663
    },
    {
        "x": 0.2789,
        "y": 0.5325
    },
    {
        "x": 0.6422,
        "y": 0.325
    },
    {
        "x": 0.6523,
        "y": 0.26
    },
    {
        "x": 0.4234,
        "y": 0.7975
    },
    {
        "x": 0.3852,
        "y": 0.6488
    },
    {
        "x": 0.6805,
        "y": 0.3438
    },
    {
        "x": 0.1867,
        "y": 0.675
    },
    {
        "x": 0.8281,
        "y": 0.415
    },
    {
        "x": 0.6633,
        "y": 0.4375
    },
    {
        "x": 0.6969,
        "y": 0.2238
    },
    {
        "x": 0.5523,
        "y": 0.7325
    },
    {
        "x": 0.1938,
        "y": 0.4475
    },
    {
        "x": 0.5984,
        "y": 0.3488
    },
    {
        "x": 0.4867,
        "y": 0.175
    },
    {
        "x": 0.8445,
        "y": 0.3425
    },
    {
        "x": 0.5672,
        "y": 0.7163
    },
    {
        "x": 0.675,
        "y": 0.6412
    },
    {
        "x": 0.7188,
        "y": 0.235
    },
    {
        "x": 0.3187,
        "y": 0.5
    },
    {
        "x": 0.5398,
        "y": 0.4188
    },
    {
        "x": 0.7555,
        "y": 0.6275
    },
    {
        "x": 0.4227,
        "y": 0.4387
    },
    {
        "x": 0.5023,
        "y": 0.745
    },
    {
        "x": 0.4719,
        "y": 0.2838
    },
    {
        "x": 0.232,
        "y": 0.3
    },
    {
        "x": 0.4062,
        "y": 0.7963
    },
    {
        "x": 0.932,
        "y": 0.5175
    },
    {
        "x": 0.3156,
        "y": 0.4075
    },
    {
        "x": 0.4172,
        "y": 0.815
    },
    {
        "x": 0.5859,
        "y": 0.3237
    },
    {
        "x": 0.2359,
        "y": 0.3862
    },
    {
        "x": 0.2281,
        "y": 0.6787
    },
    {
        "x": 0.6914,
        "y": 0.4163
    },
    {
        "x": 0.3148,
        "y": 0.4288
    },
    {
        "x": 0.632,
        "y": 0.6937
    },
    {
        "x": 0.4719,
        "y": 0.6075
    },
    {
        "x": 0.4648,
        "y": 0.4825
    },
    {
        "x": 0.6102,
        "y": 0.305
    },
    {
        "x": 0.2508,
        "y": 0.72
    },
    {
        "x": 0.6,
        "y": 0.5337
    },
    {
        "x": 0.3422,
        "y": 0.6325
    },
    {
        "x": 0.618,
        "y": 0.5413
    },
    {
        "x": 0.7797,
        "y": 0.3762
    },
    {
        "x": 0.5781,
        "y": 0.3787
    },
    {
        "x": 0.6766,
        "y": 0.4113
    },
    {
        "x": 0.3484,
        "y": 0.73
    },
    {
        "x": 0.3039,
        "y": 0.3825
    },
    {
        "x": 0.3539,
        "y": 0.3525
    },
    {
        "x": 0.1297,
        "y": 0.6175
    },
    {
        "x": 0.7273,
        "y": 0.2725
    },
    {
        "x": 0.4922,
        "y": 0.3113
    },
    {
        "x": 0.4508,
        "y": 0.3638
    },
    {
        "x": 0.5516,
        "y": 0.3412
    },
    {
        "x": 0.6805,
        "y": 0.665
    },
    {
        "x": 0.1773,
        "y": 0.5563
    },
    {
        "x": 0.6836,
        "y": 0.3538
    },
    {
        "x": 0.5016,
        "y": 0.3
    },
    {
        "x": 0.6813,
        "y": 0.6375
    },
    {
        "x": 0.8703,
        "y": 0.5262
    },
    {
        "x": 0.6305,
        "y": 0.5475
    },
    {
        "x": 0.2617,
        "y": 0.6763
    },
    {
        "x": 0.6891,
        "y": 0.295
    },
    {
        "x": 0.2523,
        "y": 0.5025
    },
    {
        "x": 0.5234,
        "y": 0.58
    },
    {
        "x": 0.1633,
        "y": 0.5225
    },
    {
        "x": 0.3023,
        "y": 0.4313
    },
    {
        "x": 0.4492,
        "y": 0.3412
    },
    {
        "x": 0.8164,
        "y": 0.3688
    },
    {
        "x": 0.2859,
        "y": 0.6438
    },
    {
        "x": 0.8016,
        "y": 0.3887
    },
    {
        "x": 0.0563,
        "y": 0.525
    },
    {
        "x": 0.4625,
        "y": 0.5563
    },
    {
        "x": 0.718,
        "y": 0.3588
    },
    {
        "x": 0.2039,
        "y": 0.4
    },
    {
        "x": 0.6164,
        "y": 0.3438
    },
    {
        "x": 0.2305,
        "y": 0.3013
    },
    {
        "x": 0.3273,
        "y": 0.4462
    },
    {
        "x": 0.3477,
        "y": 0.7412
    },
    {
        "x": 0.3016,
        "y": 0.3325
    },
    {
        "x": 0.7711,
        "y": 0.6162
    },
    {
        "x": 0.668,
        "y": 0.3825
    },
    {
        "x": 0.7102,
        "y": 0.71
    },
    {
        "x": 0.5227,
        "y": 0.7688
    },
    {
        "x": 0.3242,
        "y": 0.4475
    },
    {
        "x": 0.4391,
        "y": 0.51
    },
    {
        "x": 0.4555,
        "y": 0.3137
    },
    {
        "x": 0.3859,
        "y": 0.7612
    },
    {
        "x": 0.5531,
        "y": 0.4075
    },
    {
        "x": 0.4391,
        "y": 0.5337
    },
    {
        "x": 0.5883,
        "y": 0.3488
    },
    {
        "x": 0.6586,
        "y": 0.4225
    },
    {
        "x": 0.7688,
        "y": 0.42
    },
    {
        "x": 0.1961,
        "y": 0.5975
    },
    {
        "x": 0.8977,
        "y": 0.47
    },
    {
        "x": 0.7508,
        "y": 0.565
    },
    {
        "x": 0.7219,
        "y": 0.34
    },
    {
        "x": 0.8625,
        "y": 0.5375
    },
    {
        "x": 0.1297,
        "y": 0.4587
    },
    {
        "x": 0.4914,
        "y": 0.335
    },
    {
        "x": 0.4172,
        "y": 0.4637
    },
    {
        "x": 0.7969,
        "y": 0.3862
    },
    {
        "x": 0.2828,
        "y": 0.26
    },
    {
        "x": 0.268,
        "y": 0.3775
    },
    {
        "x": 0.4219,
        "y": 0.3738
    },
    {
        "x": 0.7516,
        "y": 0.405
    },
    {
        "x": 0.5992,
        "y": 0.275
    },
    {
        "x": 0.5891,
        "y": 0.4125
    },
    {
        "x": 0.6219,
        "y": 0.5112
    },
    {
        "x": 0.2422,
        "y": 0.3237
    },
    {
        "x": 0.6797,
        "y": 0.2775
    },
    {
        "x": 0.5242,
        "y": 0.7812
    },
    {
        "x": 0.6937,
        "y": 0.5175
    },
    {
        "x": 0.7688,
        "y": 0.4238
    },
    {
        "x": 0.7094,
        "y": 0.64
    },
    {
        "x": 0.6562,
        "y": 0.4387
    },
    {
        "x": 0.4055,
        "y": 0.325
    },
    {
        "x": 0.4406,
        "y": 0.4888
    },
    {
        "x": 0.4398,
        "y": 0.5463
    },
    {
        "x": 0.4109,
        "y": 0.3375
    },
    {
        "x": 0.6383,
        "y": 0.2888
    },
    {
        "x": 0.3836,
        "y": 0.4475
    },
    {
        "x": 0.2664,
        "y": 0.6913
    },
    {
        "x": 0.4555,
        "y": 0.605
    },
    {
        "x": 0.3078,
        "y": 0.6863
    },
    {
        "x": 0.7766,
        "y": 0.3525
    },
    {
        "x": 0.6023,
        "y": 0.3912
    },
    {
        "x": 0.7773,
        "y": 0.38
    },
    {
        "x": 0.4211,
        "y": 0.6625
    },
    {
        "x": 0.5727,
        "y": 0.3025
    },
    {
        "x": 0.2617,
        "y": 0.4688
    },
    {
        "x": 0.5961,
        "y": 0.3212
    },
    {
        "x": 0.2031,
        "y": 0.625
    },
    {
        "x": 0.6922,
        "y": 0.3663
    },
    {
        "x": 0.6039,
        "y": 0.575
    },
    {
        "x": 0.593,
        "y": 0.3987
    },
    {
        "x": 0.4422,
        "y": 0.7037
    },
    {
        "x": 0.6133,
        "y": 0.42
    },
    {
        "x": 0.6195,
        "y": 0.3525
    },
    {
        "x": 0.3336,
        "y": 0.4
    },
    {
        "x": 0.7484,
        "y": 0.25
    },
    {
        "x": 0.4484,
        "y": 0.24
    },
    {
        "x": 0.5156,
        "y": 0.73
    },
    {
        "x": 0.8305,
        "y": 0.4763
    },
    {
        "x": 0.5617,
        "y": 0.3038
    },
    {
        "x": 0.4289,
        "y": 0.2375
    },
    {
        "x": 0.2555,
        "y": 0.6837
    },
    {
        "x": 0.5977,
        "y": 0.2662
    },
    {
        "x": 0.5344,
        "y": 0.2963
    },
    {
        "x": 0.2156,
        "y": 0.5775
    },
    {
        "x": 0.7391,
        "y": 0.5725
    },
    {
        "x": 0.7031,
        "y": 0.4575
    },
    {
        "x": 0.6234,
        "y": 0.405
    },
    {
        "x": 0.4898,
        "y": 0.745
    },
    {
        "x": 0.3125,
        "y": 0.325
    },
    {
        "x": 0.2602,
        "y": 0.4625
    },
    {
        "x": 0.5664,
        "y": 0.3175
    },
    {
        "x": 0.7258,
        "y": 0.2362
    },
    {
        "x": 0.1148,
        "y": 0.605
    },
    {
        "x": 0.1938,
        "y": 0.6175
    },
    {
        "x": 0.5898,
        "y": 0.6012
    },
    {
        "x": 0.6102,
        "y": 0.5587
    },
    {
        "x": 0.0688,
        "y": 0.585
    },
    {
        "x": 0.5461,
        "y": 0.6038
    },
    {
        "x": 0.8227,
        "y": 0.4288
    },
    {
        "x": 0.5039,
        "y": 0.3563
    },
    {
        "x": 0.5813,
        "y": 0.3812
    },
    {
        "x": 0.6813,
        "y": 0.605
    },
    {
        "x": 0.1555,
        "y": 0.56
    },
    {
        "x": 0.4641,
        "y": 0.375
    },
    {
        "x": 0.7,
        "y": 0.5425
    },
    {
        "x": 0.557,
        "y": 0.8087
    },
    {
        "x": 0.7078,
        "y": 0.4338
    },
    {
        "x": 0.0742,
        "y": 0.4562
    },
    {
        "x": 0.6961,
        "y": 0.5112
    },
    {
        "x": 0.6656,
        "y": 0.6125
    },
    {
        "x": 0.8297,
        "y": 0.5513
    },
    {
        "x": 0.2523,
        "y": 0.7188
    },
    {
        "x": 0.8445,
        "y": 0.38
    },
    {
        "x": 0.6547,
        "y": 0.5138
    },
    {
        "x": 0.3086,
        "y": 0.3175
    },
    {
        "x": 0.5156,
        "y": 0.4163
    },
    {
        "x": 0.1383,
        "y": 0.5212
    },
    {
        "x": 0.4938,
        "y": 0.34
    },
    {
        "x": 0.5008,
        "y": 0.46
    },
    {
        "x": 0.5156,
        "y": 0.5537
    },
    {
        "x": 0.8125,
        "y": 0.3337
    },
    {
        "x": 0.55,
        "y": 0.5887
    },
    {
        "x": 0.25,
        "y": 0.6525
    },
    {
        "x": 0.3156,
        "y": 0.6125
    },
    {
        "x": 0.6937,
        "y": 0.5088
    },
    {
        "x": 0.2133,
        "y": 0.5787
    },
    {
        "x": 0.4156,
        "y": 0.4125
    },
    {
        "x": 0.3688,
        "y": 0.3412
    },
    {
        "x": 0.2828,
        "y": 0.42
    },
    {
        "x": 0.1789,
        "y": 0.3113
    },
    {
        "x": 0.6617,
        "y": 0.4188
    },
    {
        "x": 0.3828,
        "y": 0.3438
    },
    {
        "x": 0.6914,
        "y": 0.5675
    },
    {
        "x": 0.3672,
        "y": 0.3212
    },
    {
        "x": 0.1773,
        "y": 0.5312
    },
    {
        "x": 0.8023,
        "y": 0.3513
    },
    {
        "x": 0.7031,
        "y": 0.42
    },
    {
        "x": 0.6492,
        "y": 0.6775
    },
    {
        "x": 0.1531,
        "y": 0.6188
    },
    {
        "x": 0.6336,
        "y": 0.3312
    },
    {
        "x": 0.4437,
        "y": 0.3638
    },
    {
        "x": 0.5359,
        "y": 0.2812
    },
    {
        "x": 0.6375,
        "y": 0.44
    },
    {
        "x": 0.2219,
        "y": 0.6887
    },
    {
        "x": 0.4031,
        "y": 0.44
    },
    {
        "x": 0.4664,
        "y": 0.34
    },
    {
        "x": 0.5289,
        "y": 0.5487
    },
    {
        "x": 0.1617,
        "y": 0.5775
    },
    {
        "x": 0.6414,
        "y": 0.4537
    },
    {
        "x": 0.7164,
        "y": 0.6425
    },
    {
        "x": 0.4656,
        "y": 0.4813
    },
    {
        "x": 0.6078,
        "y": 0.3837
    },
    {
        "x": 0.2172,
        "y": 0.6438
    },
    {
        "x": 0.5484,
        "y": 0.3025
    },
    {
        "x": 0.7047,
        "y": 0.5112
    },
    {
        "x": 0.1508,
        "y": 0.455
    },
    {
        "x": 0.1484,
        "y": 0.4487
    },
    {
        "x": 0.0531,
        "y": 0.4263
    },
    {
        "x": 0.2844,
        "y": 0.4075
    },
    {
        "x": 0.8266,
        "y": 0.415
    },
    {
        "x": 0.6336,
        "y": 0.3425
    },
    {
        "x": 0.5781,
        "y": 0.7762
    },
    {
        "x": 0.7547,
        "y": 0.3787
    },
    {
        "x": 0.025,
        "y": 0.4788
    },
    {
        "x": 0.3781,
        "y": 0.4412
    },
    {
        "x": 0.4797,
        "y": 0.2863
    },
    {
        "x": 0.4445,
        "y": 0.4738
    },
    {
        "x": 0.1789,
        "y": 0.5625
    },
    {
        "x": 0.7633,
        "y": 0.6125
    },
    {
        "x": 0.5805,
        "y": 0.3312
    },
    {
        "x": 0.5836,
        "y": 0.38
    },
    {
        "x": 0.6781,
        "y": 0.4163
    },
    {
        "x": 0.3477,
        "y": 0.3175
    },
    {
        "x": 0.5492,
        "y": 0.7338
    },
    {
        "x": 0.618,
        "y": 0.5687
    },
    {
        "x": 0.4984,
        "y": 0.3312
    },
    {
        "x": 0.4258,
        "y": 0.6975
    },
    {
        "x": 0.4656,
        "y": 0.7
    },
    {
        "x": 0.293,
        "y": 0.7612
    },
    {
        "x": 0.8523,
        "y": 0.5262
    },
    {
        "x": 0.493,
        "y": 0.535
    },
    {
        "x": 0.6086,
        "y": 0.675
    },
    {
        "x": 0.6367,
        "y": 0.7188
    },
    {
        "x": 0.6867,
        "y": 0.415
    },
    {
        "x": 0.4742,
        "y": 0.43
    },
    {
        "x": 0.5273,
        "y": 0.42
    },
    {
        "x": 0.6234,
        "y": 0.47
    },
    {
        "x": 0.2156,
        "y": 0.5162
    },
    {
        "x": 0.2031,
        "y": 0.3638
    },
    {
        "x": 0.6484,
        "y": 0.42
    },
    {
        "x": 0.7328,
        "y": 0.62
    },
    {
        "x": 0.7703,
        "y": 0.34
    },
    {
        "x": 0.2125,
        "y": 0.5825
    },
    {
        "x": 0.643,
        "y": 0.3463
    },
    {
        "x": 0.182,
        "y": 0.5288
    },
    {
        "x": 0.1227,
        "y": 0.51
    },
    {
        "x": 0.3086,
        "y": 0.3875
    },
    {
        "x": 0.4367,
        "y": 0.3212
    },
    {
        "x": 0.6523,
        "y": 0.4088
    },
    {
        "x": 0.4531,
        "y": 0.7175
    },
    {
        "x": 0.4773,
        "y": 0.6475
    },
    {
        "x": 0.5742,
        "y": 0.5737
    },
    {
        "x": 0.7898,
        "y": 0.2838
    },
    {
        "x": 0.6562,
        "y": 0.4288
    },
    {
        "x": 0.1227,
        "y": 0.5763
    },
    {
        "x": 0.6125,
        "y": 0.305
    },
    {
        "x": 0.8234,
        "y": 0.3925
    },
    {
        "x": 0.4352,
        "y": 0.7388
    },
    {
        "x": 0.7031,
        "y": 0.5075
    },
    {
        "x": 0.6828,
        "y": 0.5575
    },
    {
        "x": 0.4906,
        "y": 0.3688
    },
    {
        "x": 0.3047,
        "y": 0.5112
    },
    {
        "x": 0.8508,
        "y": 0.4487
    },
    {
        "x": 0.6766,
        "y": 0.5625
    },
    {
        "x": 0.7359,
        "y": 0.575
    },
    {
        "x": 0.2547,
        "y": 0.4537
    },
    {
        "x": 0.55,
        "y": 0.7662
    },
    {
        "x": 0.6922,
        "y": 0.415
    },
    {
        "x": 0.5594,
        "y": 0.7488
    },
    {
        "x": 0.0664,
        "y": 0.53
    },
    {
        "x": 0.6922,
        "y": 0.4412
    },
    {
        "x": 0.3328,
        "y": 0.3312
    },
    {
        "x": 0.5031,
        "y": 0.3025
    },
    {
        "x": 0.6469,
        "y": 0.4088
    },
    {
        "x": 0.2234,
        "y": 0.6212
    },
    {
        "x": 0.4969,
        "y": 0.3425
    },
    {
        "x": 0.5695,
        "y": 0.2325
    },
    {
        "x": 0.3398,
        "y": 0.6275
    },
    {
        "x": 0.268,
        "y": 0.4387
    },
    {
        "x": 0.6523,
        "y": 0.4988
    },
    {
        "x": 0.2844,
        "y": 0.7013
    },
    {
        "x": 0.2297,
        "y": 0.3825
    },
    {
        "x": 0.6156,
        "y": 0.275
    },
    {
        "x": 0.5039,
        "y": 0.2313
    },
    {
        "x": 0.8148,
        "y": 0.385
    },
    {
        "x": 0.3508,
        "y": 0.6325
    },
    {
        "x": 0.4398,
        "y": 0.4225
    },
    {
        "x": 0.4305,
        "y": 0.3625
    },
    {
        "x": 0.6203,
        "y": 0.25
    },
    {
        "x": 0.2211,
        "y": 0.6425
    },
    {
        "x": 0.432,
        "y": 0.7425
    },
    {
        "x": 0.7609,
        "y": 0.6312
    },
    {
        "x": 0.25,
        "y": 0.4713
    },
    {
        "x": 0.4938,
        "y": 0.395
    },
    {
        "x": 0.3961,
        "y": 0.375
    },
    {
        "x": 0.4508,
        "y": 0.4925
    },
    {
        "x": 0.2875,
        "y": 0.4338
    },
    {
        "x": 0.1891,
        "y": 0.6088
    },
    {
        "x": 0.6398,
        "y": 0.46
    },
    {
        "x": 0.4562,
        "y": 0.6088
    },
    {
        "x": 0.6891,
        "y": 0.545
    },
    {
        "x": 0.5336,
        "y": 0.4225
    },
    {
        "x": 0.5672,
        "y": 0.1862
    },
    {
        "x": 0.0445,
        "y": 0.5112
    },
    {
        "x": 0.6516,
        "y": 0.4
    },
    {
        "x": 0.6734,
        "y": 0.3962
    },
    {
        "x": 0.407,
        "y": 0.2775
    },
    {
        "x": 0.2047,
        "y": 0.5088
    },
    {
        "x": 0.2672,
        "y": 0.4725
    },
    {
        "x": 0.675,
        "y": 0.6025
    },
    {
        "x": 0.7375,
        "y": 0.5787
    },
    {
        "x": 0.2594,
        "y": 0.4275
    },
    {
        "x": 0.7766,
        "y": 0.3287
    },
    {
        "x": 0.6648,
        "y": 0.4412
    },
    {
        "x": 0.6305,
        "y": 0.4512
    },
    {
        "x": 0.682,
        "y": 0.4688
    },
    {
        "x": 0.3148,
        "y": 0.335
    },
    {
        "x": 0.2289,
        "y": 0.6937
    },
    {
        "x": 0.2883,
        "y": 0.4113
    },
    {
        "x": 0.7312,
        "y": 0.2988
    },
    {
        "x": 0.9172,
        "y": 0.4888
    },
    {
        "x": 0.6867,
        "y": 0.4025
    },
    {
        "x": 0.5219,
        "y": 0.3013
    },
    {
        "x": 0.6875,
        "y": 0.6088
    },
    {
        "x": 0.4422,
        "y": 0.4612
    },
    {
        "x": 0.818,
        "y": 0.3937
    },
    {
        "x": 0.7078,
        "y": 0.255
    },
    {
        "x": 0.2844,
        "y": 0.2687
    },
    {
        "x": 0.2273,
        "y": 0.4225
    },
    {
        "x": 0.5125,
        "y": 0.6587
    },
    {
        "x": 0.5086,
        "y": 0.3987
    },
    {
        "x": 0.6625,
        "y": 0.5587
    },
    {
        "x": 0.0664,
        "y": 0.5837
    },
    {
        "x": 0.6742,
        "y": 0.2762
    },
    {
        "x": 0.3258,
        "y": 0.2888
    },
    {
        "x": 0.7344,
        "y": 0.35
    },
    {
        "x": 0.5664,
        "y": 0.3613
    },
    {
        "x": 0.2836,
        "y": 0.43
    },
    {
        "x": 0.5758,
        "y": 0.6475
    },
    {
        "x": 0.4867,
        "y": 0.3362
    },
    {
        "x": 0.2742,
        "y": 0.6412
    },
    {
        "x": 0.6695,
        "y": 0.405
    },
    {
        "x": 0.4969,
        "y": 0.6525
    },
    {
        "x": 0.5938,
        "y": 0.365
    },
    {
        "x": 0.6906,
        "y": 0.4238
    },
    {
        "x": 0.2945,
        "y": 0.3175
    },
    {
        "x": 0.6945,
        "y": 0.56
    },
    {
        "x": 0.5828,
        "y": 0.36
    },
    {
        "x": 0.2148,
        "y": 0.6925
    },
    {
        "x": 0.2469,
        "y": 0.4675
    },
    {
        "x": 0.4453,
        "y": 0.3575
    },
    {
        "x": 0.6227,
        "y": 0.625
    },
    {
        "x": 0.2883,
        "y": 0.44
    },
    {
        "x": 0.6039,
        "y": 0.2575
    },
    {
        "x": 0.4422,
        "y": 0.4662
    },
    {
        "x": 0.8258,
        "y": 0.5587
    },
    {
        "x": 0.2602,
        "y": 0.4062
    },
    {
        "x": 0.4273,
        "y": 0.375
    },
    {
        "x": 0.4695,
        "y": 0.24
    },
    {
        "x": 0.4258,
        "y": 0.56
    },
    {
        "x": 0.6352,
        "y": 0.6275
    },
    {
        "x": 0.3008,
        "y": 0.355
    },
    {
        "x": 0.675,
        "y": 0.5713
    },
    {
        "x": 0.5336,
        "y": 0.3463
    },
    {
        "x": 0.4281,
        "y": 0.6587
    },
    {
        "x": 0.5398,
        "y": 0.695
    },
    {
        "x": 0.4367,
        "y": 0.47
    },
    {
        "x": 0.4125,
        "y": 0.4025
    },
    {
        "x": 0.3422,
        "y": 0.4688
    },
    {
        "x": 0.1602,
        "y": 0.5437
    },
    {
        "x": 0.4031,
        "y": 0.8013
    },
    {
        "x": 0.5156,
        "y": 0.3575
    },
    {
        "x": 0.8211,
        "y": 0.3812
    },
    {
        "x": 0.4859,
        "y": 0.375
    },
    {
        "x": 0.3508,
        "y": 0.6937
    },
    {
        "x": 0.8398,
        "y": 0.535
    },
    {
        "x": 0.8461,
        "y": 0.4587
    },
    {
        "x": 0.5227,
        "y": 0.31
    },
    {
        "x": 0.5219,
        "y": 0.6675
    },
    {
        "x": 0.8305,
        "y": 0.5262
    },
    {
        "x": 0.1336,
        "y": 0.5925
    },
    {
        "x": 0.1867,
        "y": 0.4425
    },
    {
        "x": 0.0391,
        "y": 0.5563
    },
    {
        "x": 0.5297,
        "y": 0.2913
    },
    {
        "x": 0.6609,
        "y": 0.4425
    },
    {
        "x": 0.6484,
        "y": 0.2537
    },
    {
        "x": 0.7359,
        "y": 0.4062
    },
    {
        "x": 0.4672,
        "y": 0.4425
    },
    {
        "x": 0.7867,
        "y": 0.6238
    },
    {
        "x": 0.8016,
        "y": 0.405
    },
    {
        "x": 0.6312,
        "y": 0.3387
    },
    {
        "x": 0.475,
        "y": 0.7388
    },
    {
        "x": 0.1313,
        "y": 0.5325
    },
    {
        "x": 0.5508,
        "y": 0.7825
    },
    {
        "x": 0.7492,
        "y": 0.2537
    },
    {
        "x": 0.2719,
        "y": 0.4662
    },
    {
        "x": 0.1852,
        "y": 0.4188
    },
    {
        "x": 0.4945,
        "y": 0.3262
    },
    {
        "x": 0.2898,
        "y": 0.7688
    },
    {
        "x": 0.7117,
        "y": 0.6613
    },
    {
        "x": 0.4922,
        "y": 0.7338
    },
    {
        "x": 0.4547,
        "y": 0.595
    },
    {
        "x": 0.7273,
        "y": 0.58
    },
    {
        "x": 0.8867,
        "y": 0.4537
    },
    {
        "x": 0.4195,
        "y": 0.2838
    },
    {
        "x": 0.2656,
        "y": 0.4587
    },
    {
        "x": 0.4594,
        "y": 0.4238
    },
    {
        "x": 0.6344,
        "y": 0.46
    },
    {
        "x": 0.7234,
        "y": 0.2338
    },
    {
        "x": 0.75,
        "y": 0.6238
    },
    {
        "x": 0.568,
        "y": 0.3887
    },
    {
        "x": 0.6125,
        "y": 0.725
    },
    {
        "x": 0.5328,
        "y": 0.73
    },
    {
        "x": 0.2336,
        "y": 0.7188
    },
    {
        "x": 0.775,
        "y": 0.3675
    },
    {
        "x": 0.4695,
        "y": 0.49
    },
    {
        "x": 0.6594,
        "y": 0.5962
    },
    {
        "x": 0.7789,
        "y": 0.5737
    },
    {
        "x": 0.2469,
        "y": 0.5387
    },
    {
        "x": 0.3672,
        "y": 0.7137
    },
    {
        "x": 0.5516,
        "y": 0.3925
    },
    {
        "x": 0.3172,
        "y": 0.395
    },
    {
        "x": 0.3852,
        "y": 0.2787
    },
    {
        "x": 0.3187,
        "y": 0.695
    },
    {
        "x": 0.6195,
        "y": 0.3862
    },
    {
        "x": 0.3805,
        "y": 0.46
    },
    {
        "x": 0.6594,
        "y": 0.245
    },
    {
        "x": 0.4883,
        "y": 0.3237
    },
    {
        "x": 0.4477,
        "y": 0.5637
    },
    {
        "x": 0.368,
        "y": 0.3375
    },
    {
        "x": 0.3516,
        "y": 0.4412
    },
    {
        "x": 0.5898,
        "y": 0.2662
    },
    {
        "x": 0.4398,
        "y": 0.2875
    },
    {
        "x": 0.6453,
        "y": 0.475
    },
    {
        "x": 0.4711,
        "y": 0.3387
    },
    {
        "x": 0.3289,
        "y": 0.4138
    },
    {
        "x": 0.668,
        "y": 0.4338
    },
    {
        "x": 0.4766,
        "y": 0.5825
    },
    {
        "x": 0.3148,
        "y": 0.3475
    },
    {
        "x": 0.368,
        "y": 0.435
    },
    {
        "x": 0.7133,
        "y": 0.345
    },
    {
        "x": 0.8641,
        "y": 0.49
    },
    {
        "x": 0.218,
        "y": 0.6475
    },
    {
        "x": 0.2188,
        "y": 0.4938
    },
    {
        "x": 0.1242,
        "y": 0.5837
    },
    {
        "x": 0.1914,
        "y": 0.5675
    },
    {
        "x": 0.8469,
        "y": 0.5275
    },
    {
        "x": 0.357,
        "y": 0.3725
    },
    {
        "x": 0.6562,
        "y": 0.435
    },
    {
        "x": 0.6539,
        "y": 0.495
    },
    {
        "x": 0.6914,
        "y": 0.355
    },
    {
        "x": 0.4828,
        "y": 0.3162
    },
    {
        "x": 0.3281,
        "y": 0.3
    },
    {
        "x": 0.6273,
        "y": 0.4062
    },
    {
        "x": 0.5211,
        "y": 0.3912
    },
    {
        "x": 0.7102,
        "y": 0.3862
    },
    {
        "x": 0.6336,
        "y": 0.3438
    },
    {
        "x": 0.6008,
        "y": 0.2762
    },
    {
        "x": 0.2031,
        "y": 0.5563
    },
    {
        "x": 0.618,
        "y": 0.57
    },
    {
        "x": 0.3773,
        "y": 0.6937
    },
    {
        "x": 0.193,
        "y": 0.4188
    },
    {
        "x": 0.6875,
        "y": 0.445
    },
    {
        "x": 0.5656,
        "y": 0.4037
    },
    {
        "x": 0.6367,
        "y": 0.5375
    },
    {
        "x": 0.7297,
        "y": 0.2375
    },
    {
        "x": 0.2297,
        "y": 0.6763
    },
    {
        "x": 0.7133,
        "y": 0.435
    },
    {
        "x": 0.2586,
        "y": 0.43
    },
    {
        "x": 0.8313,
        "y": 0.4138
    },
    {
        "x": 0.1906,
        "y": 0.6162
    },
    {
        "x": 0.432,
        "y": 0.7688
    },
    {
        "x": 0.457,
        "y": 0.7338
    },
    {
        "x": 0.3695,
        "y": 0.3162
    },
    {
        "x": 0.2313,
        "y": 0.5138
    },
    {
        "x": 0.5273,
        "y": 0.315
    },
    {
        "x": 0.6664,
        "y": 0.3937
    },
    {
        "x": 0.8805,
        "y": 0.4763
    },
    {
        "x": 0.5859,
        "y": 0.4037
    },
    {
        "x": 0.6781,
        "y": 0.5325
    },
    {
        "x": 0.2656,
        "y": 0.665
    },
    {
        "x": 0.4891,
        "y": 0.4163
    },
    {
        "x": 0.5914,
        "y": 0.24
    },
    {
        "x": 0.6484,
        "y": 0.425
    },
    {
        "x": 0.6211,
        "y": 0.7013
    },
    {
        "x": 0.8023,
        "y": 0.3975
    },
    {
        "x": 0.068,
        "y": 0.455
    },
    {
        "x": 0.6844,
        "y": 0.4113
    },
    {
        "x": 0.625,
        "y": 0.625
    },
    {
        "x": 0.4531,
        "y": 0.5125
    },
    {
        "x": 0.5469,
        "y": 0.3063
    },
    {
        "x": 0.1938,
        "y": 0.545
    },
    {
        "x": 0.7695,
        "y": 0.6125
    },
    {
        "x": 0.4313,
        "y": 0.4813
    },
    {
        "x": 0.7102,
        "y": 0.4325
    },
    {
        "x": 0.6617,
        "y": 0.5238
    },
    {
        "x": 0.2398,
        "y": 0.3137
    },
    {
        "x": 0.6672,
        "y": 0.5637
    },
    {
        "x": 0.5031,
        "y": 0.4238
    },
    {
        "x": 0.7352,
        "y": 0.6675
    },
    {
        "x": 0.5398,
        "y": 0.2275
    },
    {
        "x": 0.807,
        "y": 0.4175
    },
    {
        "x": 0.8531,
        "y": 0.485
    },
    {
        "x": 0.6828,
        "y": 0.4575
    },
    {
        "x": 0.3398,
        "y": 0.7025
    },
    {
        "x": 0.6258,
        "y": 0.325
    },
    {
        "x": 0.6734,
        "y": 0.5663
    },
    {
        "x": 0.5414,
        "y": 0.565
    },
    {
        "x": 0.0938,
        "y": 0.565
    },
    {
        "x": 0.7773,
        "y": 0.3475
    },
    {
        "x": 0.7031,
        "y": 0.6012
    },
    {
        "x": 0.3875,
        "y": 0.4375
    },
    {
        "x": 0.1828,
        "y": 0.3225
    },
    {
        "x": 0.5141,
        "y": 0.6475
    },
    {
        "x": 0.8313,
        "y": 0.545
    },
    {
        "x": 0.107,
        "y": 0.5687
    },
    {
        "x": 0.2734,
        "y": 0.3412
    },
    {
        "x": 0.193,
        "y": 0.465
    },
    {
        "x": 0.6227,
        "y": 0.2487
    },
    {
        "x": 0.375,
        "y": 0.3438
    },
    {
        "x": 0.6648,
        "y": 0.4412
    },
    {
        "x": 0.5898,
        "y": 0.3088
    },
    {
        "x": 0.1078,
        "y": 0.5687
    },
    {
        "x": 0.2102,
        "y": 0.5663
    },
    {
        "x": 0.3336,
        "y": 0.7562
    },
    {
        "x": 0.7211,
        "y": 0.6125
    },
    {
        "x": 0.4781,
        "y": 0.7712
    },
    {
        "x": 0.6055,
        "y": 0.2687
    },
    {
        "x": 0.3937,
        "y": 0.225
    },
    {
        "x": 0.1711,
        "y": 0.5687
    },
    {
        "x": 0.4664,
        "y": 0.3038
    },
    {
        "x": 0.425,
        "y": 0.5575
    },
    {
        "x": 0.4305,
        "y": 0.3412
    },
    {
        "x": 0.5828,
        "y": 0.385
    },
    {
        "x": 0.6188,
        "y": 0.2913
    },
    {
        "x": 0.4313,
        "y": 0.3937
    },
    {
        "x": 0.2242,
        "y": 0.4175
    },
    {
        "x": 0.2938,
        "y": 0.3725
    },
    {
        "x": 0.2281,
        "y": 0.3137
    },
    {
        "x": 0.5484,
        "y": 0.3762
    },
    {
        "x": 0.532,
        "y": 0.5962
    },
    {
        "x": 0.6469,
        "y": 0.2975
    },
    {
        "x": 0.4461,
        "y": 0.5837
    },
    {
        "x": 0.4875,
        "y": 0.7425
    },
    {
        "x": 0.3891,
        "y": 0.285
    },
    {
        "x": 0.3,
        "y": 0.3475
    },
    {
        "x": 0.7227,
        "y": 0.6462
    },
    {
        "x": 0.2828,
        "y": 0.335
    },
    {
        "x": 0.4422,
        "y": 0.5463
    },
    {
        "x": 0.6734,
        "y": 0.4725
    },
    {
        "x": 0.518,
        "y": 0.5375
    },
    {
        "x": 0.2227,
        "y": 0.5075
    },
    {
        "x": 0.5992,
        "y": 0.1913
    },
    {
        "x": 0.3219,
        "y": 0.3962
    },
    {
        "x": 0.4539,
        "y": 0.58
    },
    {
        "x": 0.4141,
        "y": 0.3638
    },
    {
        "x": 0.3734,
        "y": 0.325
    },
    {
        "x": 0.4852,
        "y": 0.6312
    },
    {
        "x": 0.4906,
        "y": 0.4938
    },
    {
        "x": 0.7617,
        "y": 0.3225
    },
    {
        "x": 0.3234,
        "y": 0.3175
    },
    {
        "x": 0.5719,
        "y": 0.35
    },
    {
        "x": 0.4281,
        "y": 0.4363
    },
    {
        "x": 0.6859,
        "y": 0.5012
    },
    {
        "x": 0.4789,
        "y": 0.58
    },
    {
        "x": 0.5891,
        "y": 0.345
    },
    {
        "x": 0.8578,
        "y": 0.4487
    },
    {
        "x": 0.6281,
        "y": 0.4062
    },
    {
        "x": 0.4625,
        "y": 0.7037
    },
    {
        "x": 0.4555,
        "y": 0.6675
    },
    {
        "x": 0.4602,
        "y": 0.28
    },
    {
        "x": 0.1859,
        "y": 0.6275
    },
    {
        "x": 0.3789,
        "y": 0.6462
    },
    {
        "x": 0.1758,
        "y": 0.5038
    },
    {
        "x": 0.4836,
        "y": 0.4738
    },
    {
        "x": 0.4172,
        "y": 0.3412
    },
    {
        "x": 0.418,
        "y": 0.76
    },
    {
        "x": 0.5227,
        "y": 0.6975
    },
    {
        "x": 0.5648,
        "y": 0.5525
    },
    {
        "x": 0.2023,
        "y": 0.6288
    },
    {
        "x": 0.7195,
        "y": 0.3438
    },
    {
        "x": 0.668,
        "y": 0.3825
    },
    {
        "x": 0.3508,
        "y": 0.6375
    },
    {
        "x": 0.8867,
        "y": 0.5387
    },
    {
        "x": 0.7305,
        "y": 0.3325
    },
    {
        "x": 0.1805,
        "y": 0.4125
    },
    {
        "x": 0.4883,
        "y": 0.4175
    },
    {
        "x": 0.7109,
        "y": 0.4775
    },
    {
        "x": 0.5516,
        "y": 0.2963
    },
    {
        "x": 0.6602,
        "y": 0.4
    },
    {
        "x": 0.2266,
        "y": 0.6462
    },
    {
        "x": 0.5781,
        "y": 0.3125
    },
    {
        "x": 0.6312,
        "y": 0.4888
    },
    {
        "x": 0.3563,
        "y": 0.3887
    },
    {
        "x": 0.1148,
        "y": 0.5725
    },
    {
        "x": 0.4305,
        "y": 0.49
    },
    {
        "x": 0.2859,
        "y": 0.3638
    },
    {
        "x": 0.1914,
        "y": 0.3463
    },
    {
        "x": 0.6047,
        "y": 0.2512
    },
    {
        "x": 0.2391,
        "y": 0.2913
    },
    {
        "x": 0.0977,
        "y": 0.5537
    },
    {
        "x": 0.8586,
        "y": 0.3638
    },
    {
        "x": 0.6289,
        "y": 0.455
    },
    {
        "x": 0.6875,
        "y": 0.2863
    },
    {
        "x": 0.3422,
        "y": 0.3987
    },
    {
        "x": 0.5766,
        "y": 0.3025
    },
    {
        "x": 0.1008,
        "y": 0.5713
    },
    {
        "x": 0.543,
        "y": 0.6438
    },
    {
        "x": 0.1023,
        "y": 0.5088
    },
    {
        "x": 0.4453,
        "y": 0.475
    },
    {
        "x": 0.4031,
        "y": 0.7425
    },
    {
        "x": 0.3406,
        "y": 0.3525
    },
    {
        "x": 0.3914,
        "y": 0.37
    },
    {
        "x": 0.2922,
        "y": 0.2775
    },
    {
        "x": 0.8164,
        "y": 0.3862
    },
    {
        "x": 0.6695,
        "y": 0.42
    },
    {
        "x": 0.3227,
        "y": 0.7125
    },
    {
        "x": 0.5484,
        "y": 0.6038
    },
    {
        "x": 0.2164,
        "y": 0.485
    },
    {
        "x": 0.6516,
        "y": 0.5938
    },
    {
        "x": 0.6773,
        "y": 0.5288
    },
    {
        "x": 0.5477,
        "y": 0.3613
    },
    {
        "x": 0.493,
        "y": 0.7212
    },
    {
        "x": 0.7477,
        "y": 0.3925
    },
    {
        "x": 0.2109,
        "y": 0.4963
    },
    {
        "x": 0.2305,
        "y": 0.4213
    },
    {
        "x": 0.3109,
        "y": 0.365
    },
    {
        "x": 0.7586,
        "y": 0.385
    },
    {
        "x": 0.318,
        "y": 0.3175
    },
    {
        "x": 0.7078,
        "y": 0.5275
    },
    {
        "x": 0.625,
        "y": 0.6338
    },
    {
        "x": 0.5734,
        "y": 0.5825
    },
    {
        "x": 0.5031,
        "y": 0.4725
    },
    {
        "x": 0.7242,
        "y": 0.3237
    },
    {
        "x": 0.2133,
        "y": 0.3962
    },
    {
        "x": 0.3109,
        "y": 0.38
    },
    {
        "x": 0.4672,
        "y": 0.6138
    },
    {
        "x": 0.6383,
        "y": 0.495
    },
    {
        "x": 0.7734,
        "y": 0.6175
    },
    {
        "x": 0.1867,
        "y": 0.5112
    },
    {
        "x": 0.7484,
        "y": 0.5663
    },
    {
        "x": 0.4562,
        "y": 0.4612
    },
    {
        "x": 0.4883,
        "y": 0.36
    },
    {
        "x": 0.4813,
        "y": 0.3075
    },
    {
        "x": 0.493,
        "y": 0.4088
    },
    {
        "x": 0.6562,
        "y": 0.2462
    },
    {
        "x": 0.2328,
        "y": 0.3088
    },
    {
        "x": 0.5859,
        "y": 0.625
    },
    {
        "x": 0.6008,
        "y": 0.1913
    },
    {
        "x": 0.4773,
        "y": 0.67
    },
    {
        "x": 0.2477,
        "y": 0.485
    },
    {
        "x": 0.3172,
        "y": 0.3075
    },
    {
        "x": 0.2414,
        "y": 0.615
    },
    {
        "x": 0.5344,
        "y": 0.3513
    },
    {
        "x": 0.8641,
        "y": 0.3862
    },
    {
        "x": 0.2906,
        "y": 0.51
    },
    {
        "x": 0.7422,
        "y": 0.5763
    },
    {
        "x": 0.4477,
        "y": 0.41
    },
    {
        "x": 0.1437,
        "y": 0.6088
    },
    {
        "x": 0.6984,
        "y": 0.52
    },
    {
        "x": 0.225,
        "y": 0.5737
    },
    {
        "x": 0.5258,
        "y": 0.56
    },
    {
        "x": 0.5289,
        "y": 0.555
    },
    {
        "x": 0.4477,
        "y": 0.3088
    },
    {
        "x": 0.3422,
        "y": 0.4875
    },
    {
        "x": 0.4984,
        "y": 0.5125
    },
    {
        "x": 0.8219,
        "y": 0.4338
    },
    {
        "x": 0.7562,
        "y": 0.5613
    },
    {
        "x": 0.5359,
        "y": 0.7
    },
    {
        "x": 0.7797,
        "y": 0.4037
    },
    {
        "x": 0.5469,
        "y": 0.615
    },
    {
        "x": 0.6797,
        "y": 0.6388
    },
    {
        "x": 0.2758,
        "y": 0.5413
    },
    {
        "x": 0.675,
        "y": 0.38
    },
    {
        "x": 0.4734,
        "y": 0.3975
    },
    {
        "x": 0.4172,
        "y": 0.4688
    },
    {
        "x": 0.4359,
        "y": 0.4437
    },
    {
        "x": 0.7047,
        "y": 0.3412
    },
    {
        "x": 0.4141,
        "y": 0.325
    },
    {
        "x": 0.4102,
        "y": 0.3925
    },
    {
        "x": 0.6234,
        "y": 0.4637
    },
    {
        "x": 0.4273,
        "y": 0.4625
    },
    {
        "x": 0.557,
        "y": 0.3312
    },
    {
        "x": 0.6031,
        "y": 0.6388
    },
    {
        "x": 0.3297,
        "y": 0.4675
    },
    {
        "x": 0.7406,
        "y": 0.6225
    },
    {
        "x": 0.2609,
        "y": 0.4713
    },
    {
        "x": 0.6617,
        "y": 0.4738
    },
    {
        "x": 0.6359,
        "y": 0.3912
    },
    {
        "x": 0.4195,
        "y": 0.4325
    },
    {
        "x": 0.6852,
        "y": 0.3162
    },
    {
        "x": 0.7539,
        "y": 0.5887
    },
    {
        "x": 0.5969,
        "y": 0.2988
    },
    {
        "x": 0.432,
        "y": 0.3125
    },
    {
        "x": 0.4398,
        "y": 0.4412
    },
    {
        "x": 0.5711,
        "y": 0.2863
    },
    {
        "x": 0.3852,
        "y": 0.4288
    },
    {
        "x": 0.4578,
        "y": 0.3887
    },
    {
        "x": 0.7109,
        "y": 0.3013
    },
    {
        "x": 0.4773,
        "y": 0.7712
    },
    {
        "x": 0.6492,
        "y": 0.51
    },
    {
        "x": 0.2641,
        "y": 0.6787
    },
    {
        "x": 0.6492,
        "y": 0.5837
    },
    {
        "x": 0.8539,
        "y": 0.3862
    },
    {
        "x": 0.5078,
        "y": 0.4575
    },
    {
        "x": 0.4289,
        "y": 0.2675
    },
    {
        "x": 0.2273,
        "y": 0.5075
    },
    {
        "x": 0.3695,
        "y": 0.4487
    },
    {
        "x": 0.3758,
        "y": 0.2925
    },
    {
        "x": 0.3922,
        "y": 0.345
    },
    {
        "x": 0.3406,
        "y": 0.4275
    },
    {
        "x": 0.1797,
        "y": 0.5025
    },
    {
        "x": 0.7398,
        "y": 0.2437
    },
    {
        "x": 0.1625,
        "y": 0.455
    },
    {
        "x": 0.357,
        "y": 0.6825
    },
    {
        "x": 0.1266,
        "y": 0.5238
    },
    {
        "x": 0.5586,
        "y": 0.1837
    },
    {
        "x": 0.6359,
        "y": 0.3613
    },
    {
        "x": 0.4188,
        "y": 0.5125
    },
    {
        "x": 0.4195,
        "y": 0.765
    },
    {
        "x": 0.2117,
        "y": 0.7
    },
    {
        "x": 0.8492,
        "y": 0.3925
    },
    {
        "x": 0.3242,
        "y": 0.4325
    },
    {
        "x": 0.3664,
        "y": 0.3375
    },
    {
        "x": 0.6875,
        "y": 0.6288
    },
    {
        "x": 0.2828,
        "y": 0.7075
    },
    {
        "x": 0.7695,
        "y": 0.3613
    },
    {
        "x": 0.3125,
        "y": 0.7075
    },
    {
        "x": 0.107,
        "y": 0.515
    },
    {
        "x": 0.5281,
        "y": 0.3262
    },
    {
        "x": 0.4828,
        "y": 0.7325
    },
    {
        "x": 0.2398,
        "y": 0.4675
    },
    {
        "x": 0.2109,
        "y": 0.7025
    },
    {
        "x": 0.682,
        "y": 0.4637
    },
    {
        "x": 0.1898,
        "y": 0.3325
    },
    {
        "x": 0.6305,
        "y": 0.4512
    },
    {
        "x": 0.5016,
        "y": 0.755
    },
    {
        "x": 0.5711,
        "y": 0.7075
    },
    {
        "x": 0.2273,
        "y": 0.4338
    },
    {
        "x": 0.1359,
        "y": 0.6225
    },
    {
        "x": 0.7688,
        "y": 0.39
    },
    {
        "x": 0.5031,
        "y": 0.3125
    },
    {
        "x": 0.5297,
        "y": 0.3088
    },
    {
        "x": 0.2266,
        "y": 0.5475
    },
    {
        "x": 0.7555,
        "y": 0.5613
    },
    {
        "x": 0.4477,
        "y": 0.7887
    },
    {
        "x": 0.4844,
        "y": 0.6212
    },
    {
        "x": 0.8656,
        "y": 0.4975
    },
    {
        "x": 0.1703,
        "y": 0.5887
    },
    {
        "x": 0.7602,
        "y": 0.3275
    },
    {
        "x": 0.5227,
        "y": 0.31
    },
    {
        "x": 0.4906,
        "y": 0.4012
    },
    {
        "x": 0.4922,
        "y": 0.6325
    },
    {
        "x": 0.3727,
        "y": 0.3225
    },
    {
        "x": 0.6477,
        "y": 0.4125
    },
    {
        "x": 0.5336,
        "y": 0.2913
    },
    {
        "x": 0.475,
        "y": 0.6262
    },
    {
        "x": 0.6984,
        "y": 0.6587
    },
    {
        "x": 0.7609,
        "y": 0.3237
    },
    {
        "x": 0.8539,
        "y": 0.4888
    },
    {
        "x": 0.468,
        "y": 0.605
    },
    {
        "x": 0.0813,
        "y": 0.5525
    },
    {
        "x": 0.3414,
        "y": 0.4612
    },
    {
        "x": 0.6773,
        "y": 0.4662
    },
    {
        "x": 0.668,
        "y": 0.4462
    },
    {
        "x": 0.5359,
        "y": 0.3787
    },
    {
        "x": 0.5445,
        "y": 0.655
    },
    {
        "x": 0.6867,
        "y": 0.3812
    },
    {
        "x": 0.268,
        "y": 0.6713
    },
    {
        "x": 0.2492,
        "y": 0.275
    },
    {
        "x": 0.432,
        "y": 0.5212
    },
    {
        "x": 0.2086,
        "y": 0.575
    },
    {
        "x": 0.2719,
        "y": 0.485
    },
    {
        "x": 0.7336,
        "y": 0.5763
    },
    {
        "x": 0.3508,
        "y": 0.3262
    },
    {
        "x": 0.2523,
        "y": 0.7175
    },
    {
        "x": 0.6109,
        "y": 0.3137
    },
    {
        "x": 0.6516,
        "y": 0.4238
    },
    {
        "x": 0.5141,
        "y": 0.3937
    },
    {
        "x": 0.6734,
        "y": 0.335
    },
    {
        "x": 0.2539,
        "y": 0.6663
    },
    {
        "x": 0.5,
        "y": 0.285
    },
    {
        "x": 0.6961,
        "y": 0.655
    },
    {
        "x": 0.7117,
        "y": 0.2988
    },
    {
        "x": 0.3969,
        "y": 0.75
    },
    {
        "x": 0.2945,
        "y": 0.3362
    },
    {
        "x": 0.4414,
        "y": 0.7575
    },
    {
        "x": 0.5273,
        "y": 0.3025
    },
    {
        "x": 0.85,
        "y": 0.4662
    },
    {
        "x": 0.1898,
        "y": 0.5375
    },
    {
        "x": 0.7289,
        "y": 0.6525
    },
    {
        "x": 0.6164,
        "y": 0.265
    },
    {
        "x": 0.5102,
        "y": 0.5637
    },
    {
        "x": 0.6148,
        "y": 0.575
    },
    {
        "x": 0.2453,
        "y": 0.4487
    },
    {
        "x": 0.4117,
        "y": 0.4763
    },
    {
        "x": 0.2437,
        "y": 0.5225
    },
    {
        "x": 0.2266,
        "y": 0.58
    },
    {
        "x": 0.4508,
        "y": 0.5975
    },
    {
        "x": 0.757,
        "y": 0.3825
    },
    {
        "x": 0.5477,
        "y": 0.3987
    },
    {
        "x": 0.2359,
        "y": 0.6675
    },
    {
        "x": 0.65,
        "y": 0.6825
    },
    {
        "x": 0.45,
        "y": 0.6125
    },
    {
        "x": 0.468,
        "y": 0.7325
    },
    {
        "x": 0.7688,
        "y": 0.4175
    },
    {
        "x": 0.4422,
        "y": 0.5487
    },
    {
        "x": 0.2633,
        "y": 0.665
    },
    {
        "x": 0.668,
        "y": 0.3812
    },
    {
        "x": 0.5062,
        "y": 0.5062
    },
    {
        "x": 0.5203,
        "y": 0.4138
    },
    {
        "x": 0.4758,
        "y": 0.7775
    },
    {
        "x": 0.5469,
        "y": 0.4037
    },
    {
        "x": 0.4852,
        "y": 0.6275
    },
    {
        "x": 0.8094,
        "y": 0.39
    },
    {
        "x": 0.2211,
        "y": 0.5038
    },
    {
        "x": 0.3914,
        "y": 0.43
    },
    {
        "x": 0.8133,
        "y": 0.5487
    },
    {
        "x": 0.7727,
        "y": 0.4225
    },
    {
        "x": 0.6922,
        "y": 0.4288
    },
    {
        "x": 0.4047,
        "y": 0.425
    },
    {
        "x": 0.0992,
        "y": 0.5637
    },
    {
        "x": 0.5281,
        "y": 0.655
    },
    {
        "x": 0.6328,
        "y": 0.6863
    },
    {
        "x": 0.4773,
        "y": 0.4288
    },
    {
        "x": 0.8297,
        "y": 0.55
    },
    {
        "x": 0.768,
        "y": 0.2637
    },
    {
        "x": 0.4797,
        "y": 0.4188
    },
    {
        "x": 0.3531,
        "y": 0.465
    },
    {
        "x": 0.8055,
        "y": 0.4288
    },
    {
        "x": 0.1828,
        "y": 0.5813
    },
    {
        "x": 0.6375,
        "y": 0.3387
    },
    {
        "x": 0.6789,
        "y": 0.4338
    },
    {
        "x": 0.7141,
        "y": 0.3287
    },
    {
        "x": 0.2109,
        "y": 0.475
    },
    {
        "x": 0.6687,
        "y": 0.4425
    },
    {
        "x": 0.4734,
        "y": 0.2562
    },
    {
        "x": 0.4664,
        "y": 0.5775
    },
    {
        "x": 0.2734,
        "y": 0.3563
    },
    {
        "x": 0.7063,
        "y": 0.2275
    },
    {
        "x": 0.3352,
        "y": 0.7538
    },
    {
        "x": 0.1938,
        "y": 0.4913
    },
    {
        "x": 0.0984,
        "y": 0.4963
    },
    {
        "x": 0.4961,
        "y": 0.4188
    },
    {
        "x": 0.5141,
        "y": 0.6575
    },
    {
        "x": 0.1992,
        "y": 0.59
    },
    {
        "x": 0.3469,
        "y": 0.4288
    },
    {
        "x": 0.2578,
        "y": 0.3638
    },
    {
        "x": 0.5086,
        "y": 0.5288
    },
    {
        "x": 0.7188,
        "y": 0.3663
    },
    {
        "x": 0.6625,
        "y": 0.65
    },
    {
        "x": 0.7164,
        "y": 0.6425
    },
    {
        "x": 0.6742,
        "y": 0.3937
    },
    {
        "x": 0.2492,
        "y": 0.2812
    },
    {
        "x": 0.6977,
        "y": 0.535
    },
    {
        "x": 0.7828,
        "y": 0.385
    },
    {
        "x": 0.5406,
        "y": 0.295
    },
    {
        "x": 0.8133,
        "y": 0.3738
    },
    {
        "x": 0.2594,
        "y": 0.3862
    },
    {
        "x": 0.7383,
        "y": 0.3212
    },
    {
        "x": 0.1414,
        "y": 0.5025
    },
    {
        "x": 0.3172,
        "y": 0.5038
    },
    {
        "x": 0.443,
        "y": 0.29
    },
    {
        "x": 0.6453,
        "y": 0.6763
    },
    {
        "x": 0.4578,
        "y": 0.2675
    },
    {
        "x": 0.7039,
        "y": 0.5988
    },
    {
        "x": 0.6875,
        "y": 0.3588
    },
    {
        "x": 0.743,
        "y": 0.4
    },
    {
        "x": 0.357,
        "y": 0.4462
    },
    {
        "x": 0.5227,
        "y": 0.3125
    },
    {
        "x": 0.7258,
        "y": 0.3137
    },
    {
        "x": 0.5742,
        "y": 0.715
    },
    {
        "x": 0.7531,
        "y": 0.345
    },
    {
        "x": 0.4047,
        "y": 0.8087
    },
    {
        "x": 0.3477,
        "y": 0.6987
    },
    {
        "x": 0.6945,
        "y": 0.4213
    },
    {
        "x": 0.6609,
        "y": 0.4188
    },
    {
        "x": 0.6734,
        "y": 0.3762
    },
    {
        "x": 0.425,
        "y": 0.24
    },
    {
        "x": 0.4328,
        "y": 0.3412
    },
    {
        "x": 0.4773,
        "y": 0.3675
    },
    {
        "x": 0.5406,
        "y": 0.2975
    },
    {
        "x": 0.2391,
        "y": 0.4125
    },
    {
        "x": 0.6875,
        "y": 0.395
    },
    {
        "x": 0.2195,
        "y": 0.5075
    },
    {
        "x": 0.4953,
        "y": 0.635
    },
    {
        "x": 0.3227,
        "y": 0.325
    },
    {
        "x": 0.3367,
        "y": 0.7
    },
    {
        "x": 0.5086,
        "y": 0.6488
    },
    {
        "x": 0.4031,
        "y": 0.735
    },
    {
        "x": 0.4953,
        "y": 0.625
    },
    {
        "x": 0.8992,
        "y": 0.4963
    },
    {
        "x": 0.6055,
        "y": 0.3862
    },
    {
        "x": 0.6867,
        "y": 0.39
    },
    {
        "x": 0.6523,
        "y": 0.4575
    },
    {
        "x": 0.6945,
        "y": 0.6288
    },
    {
        "x": 0.2695,
        "y": 0.45
    },
    {
        "x": 0.5297,
        "y": 0.5337
    },
    {
        "x": 0.5234,
        "y": 0.26
    },
    {
        "x": 0.5102,
        "y": 0.3762
    },
    {
        "x": 0.7648,
        "y": 0.33
    },
    {
        "x": 0.832,
        "y": 0.4988
    },
    {
        "x": 0.0867,
        "y": 0.5587
    },
    {
        "x": 0.6461,
        "y": 0.33
    },
    {
        "x": 0.4031,
        "y": 0.3575
    },
    {
        "x": 0.6984,
        "y": 0.565
    },
    {
        "x": 0.5508,
        "y": 0.3975
    },
    {
        "x": 0.368,
        "y": 0.335
    },
    {
        "x": 0.6172,
        "y": 0.35
    },
    {
        "x": 0.4867,
        "y": 0.4925
    },
    {
        "x": 0.7211,
        "y": 0.3312
    },
    {
        "x": 0.2938,
        "y": 0.7612
    },
    {
        "x": 0.4141,
        "y": 0.2725
    },
    {
        "x": 0.4641,
        "y": 0.56
    },
    {
        "x": 0.2609,
        "y": 0.5075
    },
    {
        "x": 0.5141,
        "y": 0.3987
    },
    {
        "x": 0.5695,
        "y": 0.1837
    },
    {
        "x": 0.1492,
        "y": 0.5913
    },
    {
        "x": 0.5867,
        "y": 0.4025
    },
    {
        "x": 0.6758,
        "y": 0.5863
    },
    {
        "x": 0.2758,
        "y": 0.3575
    },
    {
        "x": 0.4695,
        "y": 0.745
    },
    {
        "x": 0.7297,
        "y": 0.5837
    },
    {
        "x": 0.3523,
        "y": 0.7338
    },
    {
        "x": 0.5297,
        "y": 0.6975
    },
    {
        "x": 0.1977,
        "y": 0.4763
    },
    {
        "x": 0.7969,
        "y": 0.3425
    },
    {
        "x": 0.6953,
        "y": 0.4363
    },
    {
        "x": 0.4758,
        "y": 0.58
    },
    {
        "x": 0.4836,
        "y": 0.67
    },
    {
        "x": 0.6719,
        "y": 0.5613
    },
    {
        "x": 0.7961,
        "y": 0.4037
    },
    {
        "x": 0.8484,
        "y": 0.3475
    },
    {
        "x": 0.643,
        "y": 0.3312
    },
    {
        "x": 0.5555,
        "y": 0.7825
    },
    {
        "x": 0.5016,
        "y": 0.2437
    },
    {
        "x": 0.4906,
        "y": 0.3387
    },
    {
        "x": 0.4203,
        "y": 0.5413
    },
    {
        "x": 0.443,
        "y": 0.4425
    },
    {
        "x": 0.5539,
        "y": 0.6462
    },
    {
        "x": 0.7,
        "y": 0.4225
    },
    {
        "x": 0.2562,
        "y": 0.2925
    },
    {
        "x": 0.1445,
        "y": 0.4888
    },
    {
        "x": 0.4141,
        "y": 0.4625
    },
    {
        "x": 0.8133,
        "y": 0.335
    },
    {
        "x": 0.1305,
        "y": 0.5225
    },
    {
        "x": 0.3984,
        "y": 0.3475
    },
    {
        "x": 0.268,
        "y": 0.3125
    },
    {
        "x": 0.5977,
        "y": 0.6312
    },
    {
        "x": 0.1734,
        "y": 0.5275
    },
    {
        "x": 0.3977,
        "y": 0.3013
    },
    {
        "x": 0.5148,
        "y": 0.4012
    },
    {
        "x": 0.7828,
        "y": 0.5713
    },
    {
        "x": 0.5875,
        "y": 0.3563
    },
    {
        "x": 0.2641,
        "y": 0.6787
    },
    {
        "x": 0.2625,
        "y": 0.4113
    },
    {
        "x": 0.7008,
        "y": 0.405
    },
    {
        "x": 0.2016,
        "y": 0.5787
    },
    {
        "x": 0.7016,
        "y": 0.6575
    },
    {
        "x": 0.0508,
        "y": 0.425
    },
    {
        "x": 0.793,
        "y": 0.3738
    },
    {
        "x": 0.0406,
        "y": 0.5613
    },
    {
        "x": 0.3445,
        "y": 0.6813
    },
    {
        "x": 0.3109,
        "y": 0.71
    },
    {
        "x": 0.2539,
        "y": 0.46
    },
    {
        "x": 0.7375,
        "y": 0.6225
    },
    {
        "x": 0.7016,
        "y": 0.4625
    },
    {
        "x": 0.0461,
        "y": 0.4188
    },
    {
        "x": 0.8586,
        "y": 0.43
    },
    {
        "x": 0.5383,
        "y": 0.28
    },
    {
        "x": 0.1938,
        "y": 0.4475
    },
    {
        "x": 0.4102,
        "y": 0.36
    },
    {
        "x": 0.4266,
        "y": 0.7887
    },
    {
        "x": 0.6648,
        "y": 0.3875
    },
    {
        "x": 0.4578,
        "y": 0.3162
    },
    {
        "x": 0.6242,
        "y": 0.6225
    },
    {
        "x": 0.6914,
        "y": 0.255
    },
    {
        "x": 0.8227,
        "y": 0.4113
    },
    {
        "x": 0.6687,
        "y": 0.54
    },
    {
        "x": 0.6211,
        "y": 0.7412
    },
    {
        "x": 0.4203,
        "y": 0.7025
    },
    {
        "x": 0.2852,
        "y": 0.3125
    },
    {
        "x": 0.5109,
        "y": 0.3912
    },
    {
        "x": 0.475,
        "y": 0.7
    },
    {
        "x": 0.8156,
        "y": 0.415
    },
    {
        "x": 0.6422,
        "y": 0.6562
    },
    {
        "x": 0.4633,
        "y": 0.4275
    },
    {
        "x": 0.7305,
        "y": 0.3312
    },
    {
        "x": 0.6836,
        "y": 0.3912
    },
    {
        "x": 0.6211,
        "y": 0.6925
    },
    {
        "x": 0.8227,
        "y": 0.4163
    },
    {
        "x": 0.1773,
        "y": 0.53
    },
    {
        "x": 0.6703,
        "y": 0.2838
    },
    {
        "x": 0.6742,
        "y": 0.5513
    },
    {
        "x": 0.6055,
        "y": 0.5925
    },
    {
        "x": 0.4469,
        "y": 0.47
    },
    {
        "x": 0.8109,
        "y": 0.3325
    },
    {
        "x": 0.1906,
        "y": 0.5188
    },
    {
        "x": 0.2609,
        "y": 0.4875
    },
    {
        "x": 0.5453,
        "y": 0.3787
    },
    {
        "x": 0.6484,
        "y": 0.4988
    },
    {
        "x": 0.0727,
        "y": 0.535
    },
    {
        "x": 0.4437,
        "y": 0.4263
    },
    {
        "x": 0.6328,
        "y": 0.36
    },
    {
        "x": 0.5297,
        "y": 0.3312
    },
    {
        "x": 0.4977,
        "y": 0.2263
    },
    {
        "x": 0.4781,
        "y": 0.4437
    },
    {
        "x": 0.6266,
        "y": 0.6675
    },
    {
        "x": 0.2109,
        "y": 0.495
    },
    {
        "x": 0.4336,
        "y": 0.5463
    },
    {
        "x": 0.7898,
        "y": 0.5675
    },
    {
        "x": 0.4797,
        "y": 0.5775
    },
    {
        "x": 0.7758,
        "y": 0.3275
    },
    {
        "x": 0.2617,
        "y": 0.365
    },
    {
        "x": 0.0305,
        "y": 0.4888
    },
    {
        "x": 0.6102,
        "y": 0.6388
    },
    {
        "x": 0.6406,
        "y": 0.2938
    },
    {
        "x": 0.5781,
        "y": 0.3275
    },
    {
        "x": 0.6,
        "y": 0.2838
    },
    {
        "x": 0.4523,
        "y": 0.665
    },
    {
        "x": 0.2789,
        "y": 0.3775
    },
    {
        "x": 0.6227,
        "y": 0.35
    },
    {
        "x": 0.3914,
        "y": 0.3488
    },
    {
        "x": 0.0469,
        "y": 0.5138
    },
    {
        "x": 0.6766,
        "y": 0.35
    },
    {
        "x": 0.5102,
        "y": 0.3237
    },
    {
        "x": 0.6602,
        "y": 0.3137
    },
    {
        "x": 0.3672,
        "y": 0.3225
    },
    {
        "x": 0.0469,
        "y": 0.5062
    },
    {
        "x": 0.3648,
        "y": 0.69
    },
    {
        "x": 0.7609,
        "y": 0.3438
    },
    {
        "x": 0.4422,
        "y": 0.4625
    },
    {
        "x": 0.6055,
        "y": 0.2662
    },
    {
        "x": 0.3578,
        "y": 0.39
    },
    {
        "x": 0.4359,
        "y": 0.4238
    },
    {
        "x": 0.6781,
        "y": 0.555
    },
    {
        "x": 0.5117,
        "y": 0.67
    },
    {
        "x": 0.1805,
        "y": 0.31
    },
    {
        "x": 0.6492,
        "y": 0.4113
    },
    {
        "x": 0.2797,
        "y": 0.6775
    },
    {
        "x": 0.2687,
        "y": 0.45
    },
    {
        "x": 0.1336,
        "y": 0.6188
    },
    {
        "x": 0.3711,
        "y": 0.3663
    },
    {
        "x": 0.4039,
        "y": 0.3862
    },
    {
        "x": 0.5508,
        "y": 0.7913
    },
    {
        "x": 0.6016,
        "y": 0.71
    },
    {
        "x": 0.8664,
        "y": 0.4963
    },
    {
        "x": 0.3781,
        "y": 0.44
    },
    {
        "x": 0.7742,
        "y": 0.3738
    },
    {
        "x": 0.4719,
        "y": 0.4675
    },
    {
        "x": 0.3,
        "y": 0.7275
    },
    {
        "x": 0.2758,
        "y": 0.4612
    },
    {
        "x": 0.1727,
        "y": 0.5363
    },
    {
        "x": 0.8547,
        "y": 0.385
    },
    {
        "x": 0.3164,
        "y": 0.3312
    },
    {
        "x": 0.6414,
        "y": 0.3538
    },
    {
        "x": 0.2,
        "y": 0.665
    },
    {
        "x": 0.5047,
        "y": 0.3225
    },
    {
        "x": 0.3,
        "y": 0.7538
    },
    {
        "x": 0.6109,
        "y": 0.3137
    },
    {
        "x": 0.2969,
        "y": 0.2875
    },
    {
        "x": 0.5312,
        "y": 0.3237
    },
    {
        "x": 0.4492,
        "y": 0.6088
    },
    {
        "x": 0.2453,
        "y": 0.46
    },
    {
        "x": 0.2672,
        "y": 0.4188
    },
    {
        "x": 0.4977,
        "y": 0.5387
    },
    {
        "x": 0.907,
        "y": 0.505
    },
    {
        "x": 0.7172,
        "y": 0.28
    },
    {
        "x": 0.1562,
        "y": 0.5775
    },
    {
        "x": 0.8086,
        "y": 0.3162
    },
    {
        "x": 0.5172,
        "y": 0.6462
    },
    {
        "x": 0.7031,
        "y": 0.5487
    },
    {
        "x": 0.3266,
        "y": 0.405
    },
    {
        "x": 0.8117,
        "y": 0.3862
    },
    {
        "x": 0.5023,
        "y": 0.4188
    },
    {
        "x": 0.5102,
        "y": 0.6312
    },
    {
        "x": 0.3055,
        "y": 0.3113
    },
    {
        "x": 0.5711,
        "y": 0.5525
    },
    {
        "x": 0.4297,
        "y": 0.305
    },
    {
        "x": 0.2195,
        "y": 0.4512
    },
    {
        "x": 0.6172,
        "y": 0.3137
    },
    {
        "x": 0.4203,
        "y": 0.51
    },
    {
        "x": 0.5867,
        "y": 0.63
    },
    {
        "x": 0.5555,
        "y": 0.405
    },
    {
        "x": 0.5945,
        "y": 0.3912
    },
    {
        "x": 0.4875,
        "y": 0.4925
    },
    {
        "x": 0.0922,
        "y": 0.5625
    },
    {
        "x": 0.5547,
        "y": 0.305
    },
    {
        "x": 0.6953,
        "y": 0.5425
    },
    {
        "x": 0.5687,
        "y": 0.3812
    },
    {
        "x": 0.4945,
        "y": 0.73
    },
    {
        "x": 0.6148,
        "y": 0.355
    },
    {
        "x": 0.3258,
        "y": 0.39
    },
    {
        "x": 0.5273,
        "y": 0.565
    },
    {
        "x": 0.7891,
        "y": 0.3412
    },
    {
        "x": 0.407,
        "y": 0.7712
    },
    {
        "x": 0.2633,
        "y": 0.7275
    },
    {
        "x": 0.4453,
        "y": 0.7937
    },
    {
        "x": 0.5016,
        "y": 0.2925
    },
    {
        "x": 0.4891,
        "y": 0.2775
    },
    {
        "x": 0.7039,
        "y": 0.3237
    },
    {
        "x": 0.5219,
        "y": 0.3488
    },
    {
        "x": 0.4188,
        "y": 0.535
    },
    {
        "x": 0.6031,
        "y": 0.6488
    },
    {
        "x": 0.6258,
        "y": 0.625
    },
    {
        "x": 0.7055,
        "y": 0.5938
    },
    {
        "x": 0.4414,
        "y": 0.3862
    },
    {
        "x": 0.6398,
        "y": 0.535
    },
    {
        "x": 0.5281,
        "y": 0.3625
    },
    {
        "x": 0.7711,
        "y": 0.38
    },
    {
        "x": 0.5523,
        "y": 0.6012
    },
    {
        "x": 0.4234,
        "y": 0.5025
    },
    {
        "x": 0.1539,
        "y": 0.6338
    },
    {
        "x": 0.4227,
        "y": 0.6625
    },
    {
        "x": 0.6305,
        "y": 0.3038
    },
    {
        "x": 0.6703,
        "y": 0.4562
    },
    {
        "x": 0.5445,
        "y": 0.315
    },
    {
        "x": 0.6703,
        "y": 0.4587
    },
    {
        "x": 0.4844,
        "y": 0.3412
    },
    {
        "x": 0.8555,
        "y": 0.5075
    },
    {
        "x": 0.7141,
        "y": 0.4375
    },
    {
        "x": 0.8313,
        "y": 0.535
    },
    {
        "x": 0.7336,
        "y": 0.6188
    },
    {
        "x": 0.4969,
        "y": 0.7325
    },
    {
        "x": 0.6281,
        "y": 0.4938
    },
    {
        "x": 0.4289,
        "y": 0.735
    },
    {
        "x": 0.3797,
        "y": 0.3325
    },
    {
        "x": 0.6805,
        "y": 0.3663
    },
    {
        "x": 0.6211,
        "y": 0.7037
    },
    {
        "x": 0.4461,
        "y": 0.4662
    },
    {
        "x": 0.3633,
        "y": 0.3937
    },
    {
        "x": 0.2094,
        "y": 0.4475
    },
    {
        "x": 0.7414,
        "y": 0.6787
    },
    {
        "x": 0.4383,
        "y": 0.3287
    },
    {
        "x": 0.6484,
        "y": 0.32
    },
    {
        "x": 0.1984,
        "y": 0.4675
    },
    {
        "x": 0.8094,
        "y": 0.3675
    },
    {
        "x": 0.4398,
        "y": 0.49
    },
    {
        "x": 0.1898,
        "y": 0.675
    },
    {
        "x": 0.4102,
        "y": 0.7288
    },
    {
        "x": 0.5297,
        "y": 0.275
    },
    {
        "x": 0.6992,
        "y": 0.47
    },
    {
        "x": 0.4234,
        "y": 0.35
    },
    {
        "x": 0.4172,
        "y": 0.7225
    },
    {
        "x": 0.2383,
        "y": 0.3488
    },
    {
        "x": 0.1672,
        "y": 0.4425
    },
    {
        "x": 0.4648,
        "y": 0.6687
    },
    {
        "x": 0.6922,
        "y": 0.3275
    },
    {
        "x": 0.9031,
        "y": 0.4775
    },
    {
        "x": 0.2531,
        "y": 0.6863
    },
    {
        "x": 0.6375,
        "y": 0.3613
    },
    {
        "x": 0.6766,
        "y": 0.5687
    },
    {
        "x": 0.4242,
        "y": 0.53
    },
    {
        "x": 0.4875,
        "y": 0.3575
    },
    {
        "x": 0.607,
        "y": 0.39
    },
    {
        "x": 0.6383,
        "y": 0.6625
    },
    {
        "x": 0.6781,
        "y": 0.2838
    },
    {
        "x": 0.5813,
        "y": 0.65
    },
    {
        "x": 0.4367,
        "y": 0.7588
    },
    {
        "x": 0.425,
        "y": 0.5175
    },
    {
        "x": 0.5766,
        "y": 0.55
    },
    {
        "x": 0.7078,
        "y": 0.2288
    },
    {
        "x": 0.7109,
        "y": 0.5913
    },
    {
        "x": 0.5945,
        "y": 0.3237
    },
    {
        "x": 0.1719,
        "y": 0.59
    },
    {
        "x": 0.1914,
        "y": 0.6663
    },
    {
        "x": 0.6984,
        "y": 0.3538
    },
    {
        "x": 0.5836,
        "y": 0.2587
    },
    {
        "x": 0.7148,
        "y": 0.3887
    },
    {
        "x": 0.3234,
        "y": 0.4275
    },
    {
        "x": 0.8742,
        "y": 0.5563
    },
    {
        "x": 0.6305,
        "y": 0.48
    },
    {
        "x": 0.468,
        "y": 0.6
    },
    {
        "x": 0.8047,
        "y": 0.565
    },
    {
        "x": 0.5641,
        "y": 0.6913
    },
    {
        "x": 0.7289,
        "y": 0.3962
    },
    {
        "x": 0.4188,
        "y": 0.4363
    },
    {
        "x": 0.2188,
        "y": 0.4938
    },
    {
        "x": 0.6148,
        "y": 0.3337
    },
    {
        "x": 0.793,
        "y": 0.3738
    },
    {
        "x": 0.6328,
        "y": 0.5375
    },
    {
        "x": 0.7484,
        "y": 0.3175
    },
    {
        "x": 0.8227,
        "y": 0.3912
    },
    {
        "x": 0.1398,
        "y": 0.6288
    },
    {
        "x": 0.6203,
        "y": 0.545
    },
    {
        "x": 0.8227,
        "y": 0.39
    },
    {
        "x": 0.6805,
        "y": 0.4225
    },
    {
        "x": 0.2805,
        "y": 0.3975
    },
    {
        "x": 0.4453,
        "y": 0.4875
    },
    {
        "x": 0.6383,
        "y": 0.29
    },
    {
        "x": 0.707,
        "y": 0.3675
    },
    {
        "x": 0.2484,
        "y": 0.485
    },
    {
        "x": 0.7094,
        "y": 0.23
    },
    {
        "x": 0.8187,
        "y": 0.3463
    },
    {
        "x": 0.2977,
        "y": 0.605
    },
    {
        "x": 0.3055,
        "y": 0.4363
    },
    {
        "x": 0.6773,
        "y": 0.555
    },
    {
        "x": 0.6977,
        "y": 0.295
    },
    {
        "x": 0.6492,
        "y": 0.475
    },
    {
        "x": 0.5711,
        "y": 0.3387
    },
    {
        "x": 0.068,
        "y": 0.5913
    },
    {
        "x": 0.5133,
        "y": 0.2888
    },
    {
        "x": 0.4766,
        "y": 0.7325
    },
    {
        "x": 0.7797,
        "y": 0.3175
    },
    {
        "x": 0.6813,
        "y": 0.4288
    },
    {
        "x": 0.1633,
        "y": 0.5062
    },
    {
        "x": 0.6195,
        "y": 0.7512
    },
    {
        "x": 0.668,
        "y": 0.3875
    },
    {
        "x": 0.4664,
        "y": 0.4025
    },
    {
        "x": 0.8781,
        "y": 0.4512
    },
    {
        "x": 0.1672,
        "y": 0.615
    },
    {
        "x": 0.55,
        "y": 0.7775
    },
    {
        "x": 0.818,
        "y": 0.3925
    },
    {
        "x": 0.2953,
        "y": 0.3825
    },
    {
        "x": 0.4422,
        "y": 0.4725
    },
    {
        "x": 0.657,
        "y": 0.285
    },
    {
        "x": 0.5508,
        "y": 0.34
    },
    {
        "x": 0.0625,
        "y": 0.4387
    },
    {
        "x": 0.5852,
        "y": 0.64
    },
    {
        "x": 0.6336,
        "y": 0.4175
    },
    {
        "x": 0.0359,
        "y": 0.4963
    },
    {
        "x": 0.8461,
        "y": 0.42
    },
    {
        "x": 0.2711,
        "y": 0.7225
    },
    {
        "x": 0.6398,
        "y": 0.4363
    },
    {
        "x": 0.6133,
        "y": 0.3563
    },
    {
        "x": 0.0828,
        "y": 0.5413
    },
    {
        "x": 0.4344,
        "y": 0.7638
    },
    {
        "x": 0.4891,
        "y": 0.6175
    },
    {
        "x": 0.2016,
        "y": 0.3762
    },
    {
        "x": 0.1469,
        "y": 0.6375
    },
    {
        "x": 0.4984,
        "y": 0.6575
    },
    {
        "x": 0.6016,
        "y": 0.7025
    },
    {
        "x": 0.5055,
        "y": 0.4275
    },
    {
        "x": 0.618,
        "y": 0.3337
    },
    {
        "x": 0.5008,
        "y": 0.755
    },
    {
        "x": 0.675,
        "y": 0.5262
    },
    {
        "x": 0.8281,
        "y": 0.41
    },
    {
        "x": 0.3461,
        "y": 0.6987
    },
    {
        "x": 0.6516,
        "y": 0.3425
    },
    {
        "x": 0.482,
        "y": 0.435
    },
    {
        "x": 0.2891,
        "y": 0.3762
    },
    {
        "x": 0.6617,
        "y": 0.405
    },
    {
        "x": 0.3219,
        "y": 0.33
    },
    {
        "x": 0.6937,
        "y": 0.5763
    },
    {
        "x": 0.1805,
        "y": 0.6112
    },
    {
        "x": 0.4359,
        "y": 0.435
    },
    {
        "x": 0.4258,
        "y": 0.7025
    },
    {
        "x": 0.6875,
        "y": 0.6288
    },
    {
        "x": 0.343,
        "y": 0.4363
    },
    {
        "x": 0.4336,
        "y": 0.3538
    },
    {
        "x": 0.3047,
        "y": 0.5212
    },
    {
        "x": 0.7297,
        "y": 0.3675
    },
    {
        "x": 0.2594,
        "y": 0.705
    },
    {
        "x": 0.6227,
        "y": 0.3212
    },
    {
        "x": 0.7016,
        "y": 0.4688
    },
    {
        "x": 0.4945,
        "y": 0.3638
    },
    {
        "x": 0.2461,
        "y": 0.655
    },
    {
        "x": 0.5625,
        "y": 0.5837
    },
    {
        "x": 0.4453,
        "y": 0.2875
    },
    {
        "x": 0.4625,
        "y": 0.5763
    },
    {
        "x": 0.8305,
        "y": 0.5387
    },
    {
        "x": 0.657,
        "y": 0.4138
    },
    {
        "x": 0.3086,
        "y": 0.3625
    },
    {
        "x": 0.3883,
        "y": 0.4
    },
    {
        "x": 0.443,
        "y": 0.2625
    },
    {
        "x": 0.0406,
        "y": 0.4975
    },
    {
        "x": 0.4055,
        "y": 0.655
    },
    {
        "x": 0.4117,
        "y": 0.4838
    },
    {
        "x": 0.6844,
        "y": 0.565
    },
    {
        "x": 0.5391,
        "y": 0.345
    },
    {
        "x": 0.2375,
        "y": 0.4163
    },
    {
        "x": 0.5273,
        "y": 0.4
    },
    {
        "x": 0.4531,
        "y": 0.7375
    },
    {
        "x": 0.8438,
        "y": 0.3412
    },
    {
        "x": 0.7242,
        "y": 0.6112
    },
    {
        "x": 0.2039,
        "y": 0.47
    },
    {
        "x": 0.4625,
        "y": 0.7
    },
    {
        "x": 0.057,
        "y": 0.58
    },
    {
        "x": 0.5172,
        "y": 0.5038
    },
    {
        "x": 0.5406,
        "y": 0.3475
    },
    {
        "x": 0.2555,
        "y": 0.4725
    },
    {
        "x": 0.4469,
        "y": 0.455
    },
    {
        "x": 0.5422,
        "y": 0.2775
    },
    {
        "x": 0.5375,
        "y": 0.35
    },
    {
        "x": 0.6734,
        "y": 0.3588
    },
    {
        "x": 0.8164,
        "y": 0.4012
    },
    {
        "x": 0.5914,
        "y": 0.3463
    },
    {
        "x": 0.6422,
        "y": 0.35
    },
    {
        "x": 0.6656,
        "y": 0.205
    },
    {
        "x": 0.2703,
        "y": 0.3175
    },
    {
        "x": 0.3203,
        "y": 0.3688
    },
    {
        "x": 0.4203,
        "y": 0.1975
    },
    {
        "x": 0.8258,
        "y": 0.41
    },
    {
        "x": 0.3273,
        "y": 0.6212
    },
    {
        "x": 0.4984,
        "y": 0.4913
    },
    {
        "x": 0.8242,
        "y": 0.3713
    },
    {
        "x": 0.7953,
        "y": 0.5437
    },
    {
        "x": 0.6477,
        "y": 0.2662
    },
    {
        "x": 0.4852,
        "y": 0.29
    },
    {
        "x": 0.725,
        "y": 0.6488
    },
    {
        "x": 0.7023,
        "y": 0.5062
    },
    {
        "x": 0.1961,
        "y": 0.505
    },
    {
        "x": 0.6055,
        "y": 0.4175
    },
    {
        "x": 0.3258,
        "y": 0.3987
    },
    {
        "x": 0.4695,
        "y": 0.74
    },
    {
        "x": 0.6641,
        "y": 0.465
    },
    {
        "x": 0.8977,
        "y": 0.5062
    },
    {
        "x": 0.5031,
        "y": 0.4788
    },
    {
        "x": 0.7672,
        "y": 0.6162
    },
    {
        "x": 0.6641,
        "y": 0.2087
    },
    {
        "x": 0.468,
        "y": 0.7438
    },
    {
        "x": 0.5141,
        "y": 0.355
    },
    {
        "x": 0.4883,
        "y": 0.4825
    },
    {
        "x": 0.3711,
        "y": 0.3825
    },
    {
        "x": 0.2453,
        "y": 0.3625
    },
    {
        "x": 0.5891,
        "y": 0.2875
    },
    {
        "x": 0.7609,
        "y": 0.3837
    },
    {
        "x": 0.2977,
        "y": 0.3775
    },
    {
        "x": 0.2375,
        "y": 0.6663
    },
    {
        "x": 0.7312,
        "y": 0.3312
    },
    {
        "x": 0.6742,
        "y": 0.4675
    },
    {
        "x": 0.4133,
        "y": 0.3613
    },
    {
        "x": 0.4828,
        "y": 0.45
    },
    {
        "x": 0.4437,
        "y": 0.2988
    },
    {
        "x": 0.4539,
        "y": 0.3688
    },
    {
        "x": 0.3828,
        "y": 0.3625
    },
    {
        "x": 0.2359,
        "y": 0.4363
    },
    {
        "x": 0.65,
        "y": 0.6025
    },
    {
        "x": 0.2336,
        "y": 0.3463
    },
    {
        "x": 0.7047,
        "y": 0.3613
    },
    {
        "x": 0.6383,
        "y": 0.4313
    },
    {
        "x": 0.3609,
        "y": 0.4188
    },
    {
        "x": 0.6016,
        "y": 0.385
    },
    {
        "x": 0.2055,
        "y": 0.6512
    },
    {
        "x": 0.4422,
        "y": 0.485
    },
    {
        "x": 0.5297,
        "y": 0.7325
    },
    {
        "x": 0.65,
        "y": 0.2737
    },
    {
        "x": 0.6547,
        "y": 0.4325
    },
    {
        "x": 0.6664,
        "y": 0.4238
    },
    {
        "x": 0.1602,
        "y": 0.6325
    },
    {
        "x": 0.6172,
        "y": 0.195
    },
    {
        "x": 0.2219,
        "y": 0.5138
    },
    {
        "x": 0.4992,
        "y": 0.345
    },
    {
        "x": 0.6266,
        "y": 0.4688
    },
    {
        "x": 0.1992,
        "y": 0.5863
    },
    {
        "x": 0.7063,
        "y": 0.3862
    },
    {
        "x": 0.6461,
        "y": 0.4338
    },
    {
        "x": 0.4789,
        "y": 0.3262
    },
    {
        "x": 0.4641,
        "y": 0.5513
    },
    {
        "x": 0.2617,
        "y": 0.3025
    },
    {
        "x": 0.4734,
        "y": 0.3862
    },
    {
        "x": 0.3477,
        "y": 0.6362
    },
    {
        "x": 0.6133,
        "y": 0.645
    },
    {
        "x": 0.4672,
        "y": 0.6138
    },
    {
        "x": 0.4164,
        "y": 0.5225
    },
    {
        "x": 0.7789,
        "y": 0.4138
    },
    {
        "x": 0.0508,
        "y": 0.5125
    },
    {
        "x": 0.4852,
        "y": 0.6062
    },
    {
        "x": 0.4602,
        "y": 0.4375
    },
    {
        "x": 0.7,
        "y": 0.325
    },
    {
        "x": 0.6914,
        "y": 0.4825
    },
    {
        "x": 0.1891,
        "y": 0.6162
    },
    {
        "x": 0.5305,
        "y": 0.395
    },
    {
        "x": 0.3828,
        "y": 0.3125
    },
    {
        "x": 0.2969,
        "y": 0.2875
    },
    {
        "x": 0.1914,
        "y": 0.49
    },
    {
        "x": 0.4539,
        "y": 0.4275
    },
    {
        "x": 0.4969,
        "y": 0.4213
    },
    {
        "x": 0.532,
        "y": 0.3013
    },
    {
        "x": 0.6148,
        "y": 0.3762
    },
    {
        "x": 0.2422,
        "y": 0.4375
    },
    {
        "x": 0.2148,
        "y": 0.4888
    },
    {
        "x": 0.7227,
        "y": 0.2975
    },
    {
        "x": 0.875,
        "y": 0.4725
    },
    {
        "x": 0.6102,
        "y": 0.5913
    },
    {
        "x": 0.3102,
        "y": 0.71
    },
    {
        "x": 0.2547,
        "y": 0.4225
    },
    {
        "x": 0.6234,
        "y": 0.1963
    },
    {
        "x": 0.2055,
        "y": 0.7137
    },
    {
        "x": 0.2133,
        "y": 0.6025
    },
    {
        "x": 0.5242,
        "y": 0.7762
    },
    {
        "x": 0.2602,
        "y": 0.565
    },
    {
        "x": 0.7273,
        "y": 0.6075
    },
    {
        "x": 0.3398,
        "y": 0.4412
    },
    {
        "x": 0.6875,
        "y": 0.345
    },
    {
        "x": 0.8336,
        "y": 0.5513
    },
    {
        "x": 0.5531,
        "y": 0.6512
    },
    {
        "x": 0.3531,
        "y": 0.7188
    },
    {
        "x": 0.4227,
        "y": 0.2288
    },
    {
        "x": 0.3609,
        "y": 0.7312
    },
    {
        "x": 0.5305,
        "y": 0.6312
    },
    {
        "x": 0.5141,
        "y": 0.2625
    },
    {
        "x": 0.4734,
        "y": 0.4825
    },
    {
        "x": 0.2398,
        "y": 0.4025
    },
    {
        "x": 0.4711,
        "y": 0.5887
    },
    {
        "x": 0.5391,
        "y": 0.3675
    },
    {
        "x": 0.4828,
        "y": 0.4275
    },
    {
        "x": 0.6469,
        "y": 0.4788
    },
    {
        "x": 0.2828,
        "y": 0.395
    },
    {
        "x": 0.6445,
        "y": 0.4313
    },
    {
        "x": 0.3992,
        "y": 0.7475
    },
    {
        "x": 0.6875,
        "y": 0.5725
    },
    {
        "x": 0.2219,
        "y": 0.56
    },
    {
        "x": 0.7625,
        "y": 0.3187
    },
    {
        "x": 0.7328,
        "y": 0.62
    },
    {
        "x": 0.3969,
        "y": 0.2825
    },
    {
        "x": 0.6898,
        "y": 0.3975
    },
    {
        "x": 0.55,
        "y": 0.7638
    },
    {
        "x": 0.5359,
        "y": 0.2462
    },
    {
        "x": 0.0273,
        "y": 0.4825
    },
    {
        "x": 0.1313,
        "y": 0.4
    },
    {
        "x": 0.2234,
        "y": 0.5837
    },
    {
        "x": 0.5727,
        "y": 0.7288
    },
    {
        "x": 0.2227,
        "y": 0.6425
    },
    {
        "x": 0.6148,
        "y": 0.2662
    },
    {
        "x": 0.2992,
        "y": 0.6887
    },
    {
        "x": 0.0367,
        "y": 0.5525
    },
    {
        "x": 0.1766,
        "y": 0.5487
    },
    {
        "x": 0.6656,
        "y": 0.2625
    },
    {
        "x": 0.6555,
        "y": 0.4713
    },
    {
        "x": 0.3,
        "y": 0.6925
    },
    {
        "x": 0.7383,
        "y": 0.34
    },
    {
        "x": 0.5203,
        "y": 0.395
    },
    {
        "x": 0.2484,
        "y": 0.485
    },
    {
        "x": 0.2961,
        "y": 0.3412
    },
    {
        "x": 0.175,
        "y": 0.5138
    },
    {
        "x": 0.9125,
        "y": 0.4825
    },
    {
        "x": 0.175,
        "y": 0.5138
    },
    {
        "x": 0.6711,
        "y": 0.2913
    },
    {
        "x": 0.8633,
        "y": 0.5
    },
    {
        "x": 0.1195,
        "y": 0.5288
    },
    {
        "x": 0.825,
        "y": 0.32
    },
    {
        "x": 0.7523,
        "y": 0.5637
    },
    {
        "x": 0.6273,
        "y": 0.3875
    },
    {
        "x": 0.2313,
        "y": 0.39
    },
    {
        "x": 0.5406,
        "y": 0.5475
    },
    {
        "x": 0.6508,
        "y": 0.4
    },
    {
        "x": 0.4648,
        "y": 0.445
    },
    {
        "x": 0.4875,
        "y": 0.4
    },
    {
        "x": 0.6164,
        "y": 0.3337
    },
    {
        "x": 0.2437,
        "y": 0.5575
    },
    {
        "x": 0.5727,
        "y": 0.2762
    },
    {
        "x": 0.8508,
        "y": 0.355
    },
    {
        "x": 0.0844,
        "y": 0.5425
    },
    {
        "x": 0.4625,
        "y": 0.4888
    },
    {
        "x": 0.4141,
        "y": 0.2712
    },
    {
        "x": 0.443,
        "y": 0.3362
    },
    {
        "x": 0.575,
        "y": 0.3237
    },
    {
        "x": 0.8477,
        "y": 0.4662
    },
    {
        "x": 0.7344,
        "y": 0.33
    },
    {
        "x": 0.3922,
        "y": 0.7512
    },
    {
        "x": 0.268,
        "y": 0.42
    },
    {
        "x": 0.4336,
        "y": 0.4688
    },
    {
        "x": 0.6781,
        "y": 0.5988
    },
    {
        "x": 0.2367,
        "y": 0.605
    },
    {
        "x": 0.443,
        "y": 0.5988
    },
    {
        "x": 0.4469,
        "y": 0.475
    },
    {
        "x": 0.6141,
        "y": 0.505
    },
    {
        "x": 0.5914,
        "y": 0.24
    },
    {
        "x": 0.7625,
        "y": 0.3887
    },
    {
        "x": 0.5203,
        "y": 0.5825
    },
    {
        "x": 0.6203,
        "y": 0.7238
    },
    {
        "x": 0.7344,
        "y": 0.6663
    },
    {
        "x": 0.2633,
        "y": 0.3875
    },
    {
        "x": 0.1523,
        "y": 0.5375
    },
    {
        "x": 0.6375,
        "y": 0.7262
    },
    {
        "x": 0.2289,
        "y": 0.3312
    },
    {
        "x": 0.2117,
        "y": 0.5
    },
    {
        "x": 0.8383,
        "y": 0.385
    },
    {
        "x": 0.2945,
        "y": 0.29
    },
    {
        "x": 0.6852,
        "y": 0.5038
    },
    {
        "x": 0.4906,
        "y": 0.635
    },
    {
        "x": 0.2445,
        "y": 0.4088
    },
    {
        "x": 0.525,
        "y": 0.345
    },
    {
        "x": 0.2117,
        "y": 0.6425
    },
    {
        "x": 0.2828,
        "y": 0.405
    },
    {
        "x": 0.418,
        "y": 0.73
    },
    {
        "x": 0.4531,
        "y": 0.445
    },
    {
        "x": 0.2078,
        "y": 0.5375
    },
    {
        "x": 0.5516,
        "y": 0.635
    },
    {
        "x": 0.4594,
        "y": 0.5925
    },
    {
        "x": 0.4852,
        "y": 0.3337
    },
    {
        "x": 0.5125,
        "y": 0.335
    },
    {
        "x": 0.3922,
        "y": 0.405
    },
    {
        "x": 0.7422,
        "y": 0.6787
    },
    {
        "x": 0.675,
        "y": 0.3312
    },
    {
        "x": 0.6922,
        "y": 0.3887
    },
    {
        "x": 0.4281,
        "y": 0.37
    },
    {
        "x": 0.5281,
        "y": 0.3625
    },
    {
        "x": 0.7547,
        "y": 0.2537
    },
    {
        "x": 0.4617,
        "y": 0.5787
    },
    {
        "x": 0.6703,
        "y": 0.4325
    },
    {
        "x": 0.4828,
        "y": 0.2162
    },
    {
        "x": 0.5781,
        "y": 0.3438
    },
    {
        "x": 0.6789,
        "y": 0.4875
    },
    {
        "x": 0.207,
        "y": 0.655
    },
    {
        "x": 0.3523,
        "y": 0.7738
    },
    {
        "x": 0.5734,
        "y": 0.6412
    },
    {
        "x": 0.4336,
        "y": 0.43
    },
    {
        "x": 0.6633,
        "y": 0.56
    },
    {
        "x": 0.4609,
        "y": 0.3825
    },
    {
        "x": 0.4203,
        "y": 0.2
    },
    {
        "x": 0.6109,
        "y": 0.3463
    },
    {
        "x": 0.1758,
        "y": 0.4913
    },
    {
        "x": 0.5906,
        "y": 0.6438
    },
    {
        "x": 0.3664,
        "y": 0.44
    },
    {
        "x": 0.6508,
        "y": 0.4325
    },
    {
        "x": 0.2648,
        "y": 0.725
    },
    {
        "x": 0.0969,
        "y": 0.5525
    },
    {
        "x": 0.2891,
        "y": 0.5337
    },
    {
        "x": 0.4586,
        "y": 0.7312
    },
    {
        "x": 0.1109,
        "y": 0.505
    },
    {
        "x": 0.5758,
        "y": 0.6475
    },
    {
        "x": 0.6969,
        "y": 0.5112
    },
    {
        "x": 0.4813,
        "y": 0.3137
    },
    {
        "x": 0.9094,
        "y": 0.5075
    },
    {
        "x": 0.7898,
        "y": 0.3875
    },
    {
        "x": 0.3914,
        "y": 0.4512
    },
    {
        "x": 0.3078,
        "y": 0.3063
    },
    {
        "x": 0.6672,
        "y": 0.3175
    },
    {
        "x": 0.4437,
        "y": 0.7887
    },
    {
        "x": 0.6227,
        "y": 0.2487
    },
    {
        "x": 0.2094,
        "y": 0.4325
    },
    {
        "x": 0.2844,
        "y": 0.4288
    },
    {
        "x": 0.3336,
        "y": 0.3925
    },
    {
        "x": 0.2445,
        "y": 0.425
    },
    {
        "x": 0.5727,
        "y": 0.3275
    },
    {
        "x": 0.3008,
        "y": 0.5125
    },
    {
        "x": 0.8852,
        "y": 0.4813
    },
    {
        "x": 0.6008,
        "y": 0.3825
    },
    {
        "x": 0.4805,
        "y": 0.6262
    },
    {
        "x": 0.2094,
        "y": 0.4975
    },
    {
        "x": 0.5578,
        "y": 0.2575
    },
    {
        "x": 0.3695,
        "y": 0.395
    },
    {
        "x": 0.7344,
        "y": 0.2412
    },
    {
        "x": 0.6586,
        "y": 0.3137
    },
    {
        "x": 0.4383,
        "y": 0.4225
    },
    {
        "x": 0.4523,
        "y": 0.385
    },
    {
        "x": 0.625,
        "y": 0.4138
    },
    {
        "x": 0.3094,
        "y": 0.515
    },
    {
        "x": 0.6461,
        "y": 0.3088
    },
    {
        "x": 0.3937,
        "y": 0.22
    },
    {
        "x": 0.2789,
        "y": 0.3613
    },
    {
        "x": 0.7477,
        "y": 0.3463
    },
    {
        "x": 0.2633,
        "y": 0.4825
    },
    {
        "x": 0.6875,
        "y": 0.505
    },
    {
        "x": 0.6195,
        "y": 0.4138
    },
    {
        "x": 0.4758,
        "y": 0.7775
    },
    {
        "x": 0.7477,
        "y": 0.3912
    },
    {
        "x": 0.2477,
        "y": 0.4838
    },
    {
        "x": 0.4664,
        "y": 0.57
    },
    {
        "x": 0.55,
        "y": 0.31
    },
    {
        "x": 0.6227,
        "y": 0.3275
    },
    {
        "x": 0.4445,
        "y": 0.7525
    },
    {
        "x": 0.2836,
        "y": 0.3088
    },
    {
        "x": 0.2266,
        "y": 0.4512
    },
    {
        "x": 0.3242,
        "y": 0.3987
    },
    {
        "x": 0.7297,
        "y": 0.675
    },
    {
        "x": 0.4953,
        "y": 0.405
    },
    {
        "x": 0.4125,
        "y": 0.4988
    },
    {
        "x": 0.4773,
        "y": 0.395
    },
    {
        "x": 0.4953,
        "y": 0.67
    },
    {
        "x": 0.9172,
        "y": 0.5375
    },
    {
        "x": 0.6898,
        "y": 0.3025
    },
    {
        "x": 0.7586,
        "y": 0.3475
    },
    {
        "x": 0.4883,
        "y": 0.4587
    },
    {
        "x": 0.318,
        "y": 0.3387
    },
    {
        "x": 0.3812,
        "y": 0.265
    },
    {
        "x": 0.5859,
        "y": 0.5437
    },
    {
        "x": 0.5297,
        "y": 0.7013
    },
    {
        "x": 0.3953,
        "y": 0.6987
    },
    {
        "x": 0.318,
        "y": 0.3225
    },
    {
        "x": 0.4445,
        "y": 0.6012
    },
    {
        "x": 0.425,
        "y": 0.2362
    },
    {
        "x": 0.3781,
        "y": 0.2562
    },
    {
        "x": 0.7336,
        "y": 0.6875
    },
    {
        "x": 0.2414,
        "y": 0.4688
    },
    {
        "x": 0.4375,
        "y": 0.2662
    },
    {
        "x": 0.4344,
        "y": 0.2737
    },
    {
        "x": 0.3555,
        "y": 0.7675
    },
    {
        "x": 0.4547,
        "y": 0.2988
    },
    {
        "x": 0.1055,
        "y": 0.505
    },
    {
        "x": 0.6914,
        "y": 0.3212
    },
    {
        "x": 0.6578,
        "y": 0.3375
    },
    {
        "x": 0.5938,
        "y": 0.3375
    },
    {
        "x": 0.6008,
        "y": 0.6425
    },
    {
        "x": 0.2594,
        "y": 0.4363
    },
    {
        "x": 0.3633,
        "y": 0.725
    },
    {
        "x": 0.4367,
        "y": 0.47
    },
    {
        "x": 0.5445,
        "y": 0.3962
    },
    {
        "x": 0.2344,
        "y": 0.2762
    },
    {
        "x": 0.8562,
        "y": 0.3862
    },
    {
        "x": 0.7109,
        "y": 0.64
    },
    {
        "x": 0.7617,
        "y": 0.3337
    },
    {
        "x": 0.3016,
        "y": 0.6038
    },
    {
        "x": 0.8586,
        "y": 0.36
    },
    {
        "x": 0.1453,
        "y": 0.5363
    },
    {
        "x": 0.4102,
        "y": 0.3375
    },
    {
        "x": 0.282,
        "y": 0.3812
    },
    {
        "x": 0.6742,
        "y": 0.2687
    },
    {
        "x": 0.4922,
        "y": 0.3613
    },
    {
        "x": 0.3875,
        "y": 0.3613
    },
    {
        "x": 0.6602,
        "y": 0.2913
    },
    {
        "x": 0.4672,
        "y": 0.4338
    },
    {
        "x": 0.5813,
        "y": 0.4075
    },
    {
        "x": 0.0586,
        "y": 0.5275
    },
    {
        "x": 0.4719,
        "y": 0.5687
    },
    {
        "x": 0.4117,
        "y": 0.3337
    },
    {
        "x": 0.6727,
        "y": 0.335
    },
    {
        "x": 0.2844,
        "y": 0.3575
    },
    {
        "x": 0.2555,
        "y": 0.7075
    },
    {
        "x": 0.7117,
        "y": 0.2988
    },
    {
        "x": 0.707,
        "y": 0.4138
    },
    {
        "x": 0.3859,
        "y": 0.4462
    },
    {
        "x": 0.4305,
        "y": 0.36
    },
    {
        "x": 0.2891,
        "y": 0.5975
    },
    {
        "x": 0.5055,
        "y": 0.6613
    },
    {
        "x": 0.2258,
        "y": 0.3137
    },
    {
        "x": 0.1539,
        "y": 0.485
    },
    {
        "x": 0.1281,
        "y": 0.6075
    },
    {
        "x": 0.2789,
        "y": 0.6787
    },
    {
        "x": 0.3164,
        "y": 0.3663
    },
    {
        "x": 0.0805,
        "y": 0.4738
    },
    {
        "x": 0.7484,
        "y": 0.375
    },
    {
        "x": 0.7242,
        "y": 0.5875
    },
    {
        "x": 0.2313,
        "y": 0.4288
    },
    {
        "x": 0.8602,
        "y": 0.51
    },
    {
        "x": 0.543,
        "y": 0.3837
    },
    {
        "x": 0.6148,
        "y": 0.7325
    },
    {
        "x": 0.3063,
        "y": 0.4238
    },
    {
        "x": 0.1641,
        "y": 0.51
    },
    {
        "x": 0.8828,
        "y": 0.4738
    },
    {
        "x": 0.3969,
        "y": 0.6562
    },
    {
        "x": 0.668,
        "y": 0.3538
    },
    {
        "x": 0.1352,
        "y": 0.6338
    },
    {
        "x": 0.1812,
        "y": 0.5162
    },
    {
        "x": 0.3406,
        "y": 0.6787
    },
    {
        "x": 0.6055,
        "y": 0.2625
    },
    {
        "x": 0.5977,
        "y": 0.6412
    },
    {
        "x": 0.5547,
        "y": 0.3225
    },
    {
        "x": 0.4,
        "y": 0.37
    },
    {
        "x": 0.857,
        "y": 0.4525
    },
    {
        "x": 0.6008,
        "y": 0.23
    },
    {
        "x": 0.8344,
        "y": 0.37
    },
    {
        "x": 0.3109,
        "y": 0.4225
    },
    {
        "x": 0.1469,
        "y": 0.6275
    },
    {
        "x": 0.4813,
        "y": 0.2662
    },
    {
        "x": 0.4547,
        "y": 0.5238
    },
    {
        "x": 0.6,
        "y": 0.2712
    },
    {
        "x": 0.2672,
        "y": 0.395
    },
    {
        "x": 0.5844,
        "y": 0.3362
    },
    {
        "x": 0.8367,
        "y": 0.3925
    },
    {
        "x": 0.1742,
        "y": 0.48
    },
    {
        "x": 0.493,
        "y": 0.605
    },
    {
        "x": 0.418,
        "y": 0.2712
    },
    {
        "x": 0.2469,
        "y": 0.44
    },
    {
        "x": 0.3617,
        "y": 0.3013
    },
    {
        "x": 0.3547,
        "y": 0.3475
    },
    {
        "x": 0.6687,
        "y": 0.3875
    },
    {
        "x": 0.3031,
        "y": 0.355
    },
    {
        "x": 0.532,
        "y": 0.5525
    },
    {
        "x": 0.3789,
        "y": 0.3325
    },
    {
        "x": 0.7539,
        "y": 0.4163
    },
    {
        "x": 0.4539,
        "y": 0.435
    },
    {
        "x": 0.5836,
        "y": 0.35
    },
    {
        "x": 0.5188,
        "y": 0.655
    },
    {
        "x": 0.5203,
        "y": 0.245
    },
    {
        "x": 0.6992,
        "y": 0.3987
    },
    {
        "x": 0.4352,
        "y": 0.4637
    },
    {
        "x": 0.4781,
        "y": 0.4612
    },
    {
        "x": 0.243,
        "y": 0.445
    },
    {
        "x": 0.6492,
        "y": 0.4437
    },
    {
        "x": 0.6453,
        "y": 0.4138
    },
    {
        "x": 0.4695,
        "y": 0.335
    },
    {
        "x": 0.2859,
        "y": 0.59
    },
    {
        "x": 0.5039,
        "y": 0.4188
    },
    {
        "x": 0.6523,
        "y": 0.4088
    },
    {
        "x": 0.5227,
        "y": 0.3125
    },
    {
        "x": 0.4172,
        "y": 0.4675
    },
    {
        "x": 0.2367,
        "y": 0.6675
    },
    {
        "x": 0.4773,
        "y": 0.4825
    },
    {
        "x": 0.6937,
        "y": 0.6587
    },
    {
        "x": 0.5828,
        "y": 0.2687
    },
    {
        "x": 0.8273,
        "y": 0.425
    },
    {
        "x": 0.6188,
        "y": 0.6663
    },
    {
        "x": 0.4055,
        "y": 0.3725
    },
    {
        "x": 0.3586,
        "y": 0.43
    },
    {
        "x": 0.8289,
        "y": 0.4637
    },
    {
        "x": 0.593,
        "y": 0.4375
    },
    {
        "x": 0.4344,
        "y": 0.7312
    },
    {
        "x": 0.5625,
        "y": 0.405
    },
    {
        "x": 0.2227,
        "y": 0.5637
    },
    {
        "x": 0.7383,
        "y": 0.375
    },
    {
        "x": 0.4992,
        "y": 0.2838
    },
    {
        "x": 0.1969,
        "y": 0.4062
    },
    {
        "x": 0.4555,
        "y": 0.325
    },
    {
        "x": 0.5742,
        "y": 0.7562
    },
    {
        "x": 0.5609,
        "y": 0.2787
    },
    {
        "x": 0.5141,
        "y": 0.5387
    },
    {
        "x": 0.6602,
        "y": 0.2888
    },
    {
        "x": 0.3172,
        "y": 0.725
    },
    {
        "x": 0.2703,
        "y": 0.3262
    },
    {
        "x": 0.8063,
        "y": 0.3475
    },
    {
        "x": 0.1461,
        "y": 0.5075
    },
    {
        "x": 0.4719,
        "y": 0.6262
    },
    {
        "x": 0.568,
        "y": 0.575
    },
    {
        "x": 0.2453,
        "y": 0.4175
    },
    {
        "x": 0.4164,
        "y": 0.7275
    },
    {
        "x": 0.632,
        "y": 0.695
    },
    {
        "x": 0.7227,
        "y": 0.2963
    },
    {
        "x": 0.4695,
        "y": 0.2725
    },
    {
        "x": 0.5031,
        "y": 0.4113
    },
    {
        "x": 0.1883,
        "y": 0.595
    },
    {
        "x": 0.5836,
        "y": 0.1862
    },
    {
        "x": 0.1812,
        "y": 0.5813
    },
    {
        "x": 0.5,
        "y": 0.5375
    },
    {
        "x": 0.807,
        "y": 0.3025
    },
    {
        "x": 0.6117,
        "y": 0.3325
    },
    {
        "x": 0.6609,
        "y": 0.6112
    },
    {
        "x": 0.4875,
        "y": 0.6212
    },
    {
        "x": 0.2727,
        "y": 0.4925
    },
    {
        "x": 0.7773,
        "y": 0.38
    },
    {
        "x": 0.3977,
        "y": 0.3663
    },
    {
        "x": 0.7031,
        "y": 0.3337
    },
    {
        "x": 0.4867,
        "y": 0.3237
    },
    {
        "x": 0.5469,
        "y": 0.3962
    },
    {
        "x": 0.4594,
        "y": 0.4688
    },
    {
        "x": 0.7305,
        "y": 0.675
    },
    {
        "x": 0.5039,
        "y": 0.3488
    },
    {
        "x": 0.5555,
        "y": 0.3262
    },
    {
        "x": 0.507,
        "y": 0.67
    },
    {
        "x": 0.5437,
        "y": 0.2938
    },
    {
        "x": 0.4961,
        "y": 0.3438
    },
    {
        "x": 0.4062,
        "y": 0.4363
    },
    {
        "x": 0.7875,
        "y": 0.62
    },
    {
        "x": 0.1602,
        "y": 0.455
    },
    {
        "x": 0.7641,
        "y": 0.3375
    },
    {
        "x": 0.3047,
        "y": 0.3
    },
    {
        "x": 0.4461,
        "y": 0.5088
    },
    {
        "x": 0.4773,
        "y": 0.2863
    },
    {
        "x": 0.6086,
        "y": 0.355
    },
    {
        "x": 0.375,
        "y": 0.6875
    },
    {
        "x": 0.1633,
        "y": 0.5238
    },
    {
        "x": 0.2984,
        "y": 0.3962
    },
    {
        "x": 0.6539,
        "y": 0.3175
    },
    {
        "x": 0.557,
        "y": 0.3162
    },
    {
        "x": 0.2844,
        "y": 0.4225
    },
    {
        "x": 0.568,
        "y": 0.65
    },
    {
        "x": 0.1656,
        "y": 0.6312
    },
    {
        "x": 0.1852,
        "y": 0.4913
    },
    {
        "x": 0.4203,
        "y": 0.3613
    },
    {
        "x": 0.1227,
        "y": 0.51
    },
    {
        "x": 0.4062,
        "y": 0.4275
    },
    {
        "x": 0.0734,
        "y": 0.5337
    },
    {
        "x": 0.6305,
        "y": 0.2575
    },
    {
        "x": 0.4883,
        "y": 0.6512
    },
    {
        "x": 0.6133,
        "y": 0.53
    },
    {
        "x": 0.6453,
        "y": 0.5837
    },
    {
        "x": 0.5805,
        "y": 0.7775
    },
    {
        "x": 0.8492,
        "y": 0.48
    },
    {
        "x": 0.6766,
        "y": 0.48
    },
    {
        "x": 0.9195,
        "y": 0.4925
    },
    {
        "x": 0.7039,
        "y": 0.6575
    },
    {
        "x": 0.9305,
        "y": 0.5337
    },
    {
        "x": 0.1133,
        "y": 0.5813
    },
    {
        "x": 0.4734,
        "y": 0.4475
    },
    {
        "x": 0.6625,
        "y": 0.5175
    },
    {
        "x": 0.4672,
        "y": 0.575
    },
    {
        "x": 0.5828,
        "y": 0.3212
    },
    {
        "x": 0.3516,
        "y": 0.4625
    },
    {
        "x": 0.7688,
        "y": 0.3438
    },
    {
        "x": 0.2938,
        "y": 0.7362
    },
    {
        "x": 0.2828,
        "y": 0.43
    },
    {
        "x": 0.2164,
        "y": 0.475
    },
    {
        "x": 0.657,
        "y": 0.5537
    },
    {
        "x": 0.9219,
        "y": 0.5537
    },
    {
        "x": 0.6609,
        "y": 0.4988
    },
    {
        "x": 0.3688,
        "y": 0.325
    },
    {
        "x": 0.5961,
        "y": 0.4175
    },
    {
        "x": 0.4445,
        "y": 0.505
    },
    {
        "x": 0.2508,
        "y": 0.2863
    },
    {
        "x": 0.6055,
        "y": 0.35
    },
    {
        "x": 0.4719,
        "y": 0.5687
    },
    {
        "x": 0.4047,
        "y": 0.4387
    },
    {
        "x": 0.5914,
        "y": 0.4075
    },
    {
        "x": 0.3312,
        "y": 0.67
    },
    {
        "x": 0.2344,
        "y": 0.6025
    },
    {
        "x": 0.6398,
        "y": 0.5325
    },
    {
        "x": 0.832,
        "y": 0.4075
    },
    {
        "x": 0.5031,
        "y": 0.7438
    },
    {
        "x": 0.8313,
        "y": 0.5363
    },
    {
        "x": 0.7164,
        "y": 0.2737
    },
    {
        "x": 0.532,
        "y": 0.2863
    },
    {
        "x": 0.3844,
        "y": 0.43
    },
    {
        "x": 0.5742,
        "y": 0.5787
    },
    {
        "x": 0.1172,
        "y": 0.615
    },
    {
        "x": 0.4336,
        "y": 0.7288
    },
    {
        "x": 0.1805,
        "y": 0.3162
    },
    {
        "x": 0.8227,
        "y": 0.4012
    },
    {
        "x": 0.4266,
        "y": 0.4412
    },
    {
        "x": 0.1609,
        "y": 0.59
    },
    {
        "x": 0.5625,
        "y": 0.3075
    },
    {
        "x": 0.3641,
        "y": 0.4713
    },
    {
        "x": 0.2531,
        "y": 0.685
    },
    {
        "x": 0.2672,
        "y": 0.3812
    },
    {
        "x": 0.5289,
        "y": 0.7013
    },
    {
        "x": 0.3258,
        "y": 0.7625
    },
    {
        "x": 0.5328,
        "y": 0.6613
    },
    {
        "x": 0.5633,
        "y": 0.7462
    },
    {
        "x": 0.625,
        "y": 0.5737
    },
    {
        "x": 0.1414,
        "y": 0.5325
    },
    {
        "x": 0.6,
        "y": 0.3825
    },
    {
        "x": 0.4414,
        "y": 0.5813
    },
    {
        "x": 0.4367,
        "y": 0.3588
    },
    {
        "x": 0.4367,
        "y": 0.7288
    },
    {
        "x": 0.6695,
        "y": 0.2062
    },
    {
        "x": 0.632,
        "y": 0.42
    },
    {
        "x": 0.7297,
        "y": 0.6787
    },
    {
        "x": 0.6109,
        "y": 0.39
    },
    {
        "x": 0.5789,
        "y": 0.1862
    },
    {
        "x": 0.4273,
        "y": 0.55
    },
    {
        "x": 0.2336,
        "y": 0.5375
    },
    {
        "x": 0.7977,
        "y": 0.2975
    },
    {
        "x": 0.7023,
        "y": 0.5212
    },
    {
        "x": 0.3789,
        "y": 0.3025
    },
    {
        "x": 0.5695,
        "y": 0.64
    },
    {
        "x": 0.7383,
        "y": 0.3387
    },
    {
        "x": 0.5477,
        "y": 0.765
    },
    {
        "x": 0.2734,
        "y": 0.7137
    },
    {
        "x": 0.4672,
        "y": 0.4425
    },
    {
        "x": 0.4633,
        "y": 0.4625
    },
    {
        "x": 0.7766,
        "y": 0.2762
    },
    {
        "x": 0.1961,
        "y": 0.5012
    },
    {
        "x": 0.7359,
        "y": 0.3525
    },
    {
        "x": 0.4484,
        "y": 0.6625
    },
    {
        "x": 0.4367,
        "y": 0.54
    },
    {
        "x": 0.7812,
        "y": 0.3387
    },
    {
        "x": 0.8727,
        "y": 0.4688
    },
    {
        "x": 0.3359,
        "y": 0.4487
    },
    {
        "x": 0.7766,
        "y": 0.4313
    },
    {
        "x": 0.6813,
        "y": 0.4062
    },
    {
        "x": 0.4055,
        "y": 0.4037
    },
    {
        "x": 0.4875,
        "y": 0.4188
    },
    {
        "x": 0.3031,
        "y": 0.605
    },
    {
        "x": 0.2664,
        "y": 0.5775
    },
    {
        "x": 0.3508,
        "y": 0.3425
    },
    {
        "x": 0.5531,
        "y": 0.5725
    },
    {
        "x": 0.6875,
        "y": 0.3812
    },
    {
        "x": 0.8352,
        "y": 0.4313
    },
    {
        "x": 0.3344,
        "y": 0.755
    },
    {
        "x": 0.4859,
        "y": 0.665
    },
    {
        "x": 0.1094,
        "y": 0.5613
    },
    {
        "x": 0.5086,
        "y": 0.3613
    },
    {
        "x": 0.4484,
        "y": 0.295
    },
    {
        "x": 0.4539,
        "y": 0.29
    },
    {
        "x": 0.5875,
        "y": 0.5437
    },
    {
        "x": 0.4914,
        "y": 0.6262
    },
    {
        "x": 0.4125,
        "y": 0.7625
    },
    {
        "x": 0.193,
        "y": 0.4363
    },
    {
        "x": 0.3297,
        "y": 0.7063
    },
    {
        "x": 0.2258,
        "y": 0.5075
    },
    {
        "x": 0.6367,
        "y": 0.475
    },
    {
        "x": 0.4297,
        "y": 0.7425
    },
    {
        "x": 0.5984,
        "y": 0.63
    },
    {
        "x": 0.4867,
        "y": 0.2787
    },
    {
        "x": 0.4258,
        "y": 0.5038
    },
    {
        "x": 0.1812,
        "y": 0.53
    },
    {
        "x": 0.7211,
        "y": 0.6637
    },
    {
        "x": 0.2586,
        "y": 0.425
    },
    {
        "x": 0.5117,
        "y": 0.4188
    },
    {
        "x": 0.2523,
        "y": 0.3738
    },
    {
        "x": 0.6164,
        "y": 0.7438
    },
    {
        "x": 0.1898,
        "y": 0.5425
    },
    {
        "x": 0.6852,
        "y": 0.3775
    },
    {
        "x": 0.2875,
        "y": 0.4075
    },
    {
        "x": 0.4664,
        "y": 0.5625
    },
    {
        "x": 0.5203,
        "y": 0.3488
    },
    {
        "x": 0.2938,
        "y": 0.3475
    },
    {
        "x": 0.7719,
        "y": 0.6125
    },
    {
        "x": 0.5898,
        "y": 0.1862
    },
    {
        "x": 0.1539,
        "y": 0.4625
    },
    {
        "x": 0.6648,
        "y": 0.525
    },
    {
        "x": 0.2031,
        "y": 0.6188
    },
    {
        "x": 0.6875,
        "y": 0.6088
    },
    {
        "x": 0.2359,
        "y": 0.4625
    },
    {
        "x": 0.6914,
        "y": 0.5813
    },
    {
        "x": 0.5078,
        "y": 0.3162
    },
    {
        "x": 0.5539,
        "y": 0.6438
    },
    {
        "x": 0.5234,
        "y": 0.2988
    },
    {
        "x": 0.6805,
        "y": 0.59
    },
    {
        "x": 0.6133,
        "y": 0.6687
    },
    {
        "x": 0.3492,
        "y": 0.2725
    },
    {
        "x": 0.5289,
        "y": 0.4238
    },
    {
        "x": 0.5297,
        "y": 0.3638
    },
    {
        "x": 0.1781,
        "y": 0.48
    },
    {
        "x": 0.4008,
        "y": 0.2888
    },
    {
        "x": 0.5586,
        "y": 0.3837
    },
    {
        "x": 0.3031,
        "y": 0.66
    },
    {
        "x": 0.5641,
        "y": 0.59
    },
    {
        "x": 0.4562,
        "y": 0.7037
    },
    {
        "x": 0.4422,
        "y": 0.5913
    },
    {
        "x": 0.6992,
        "y": 0.5
    },
    {
        "x": 0.75,
        "y": 0.3038
    },
    {
        "x": 0.3945,
        "y": 0.365
    },
    {
        "x": 0.1766,
        "y": 0.4562
    },
    {
        "x": 0.575,
        "y": 0.33
    },
    {
        "x": 0.2086,
        "y": 0.485
    },
    {
        "x": 0.4492,
        "y": 0.61
    },
    {
        "x": 0.718,
        "y": 0.3825
    },
    {
        "x": 0.0688,
        "y": 0.5913
    },
    {
        "x": 0.543,
        "y": 0.3475
    },
    {
        "x": 0.5742,
        "y": 0.1875
    },
    {
        "x": 0.5211,
        "y": 0.2338
    },
    {
        "x": 0.2313,
        "y": 0.4037
    },
    {
        "x": 0.4211,
        "y": 0.545
    },
    {
        "x": 0.6922,
        "y": 0.3038
    },
    {
        "x": 0.5312,
        "y": 0.6425
    },
    {
        "x": 0.8766,
        "y": 0.5563
    },
    {
        "x": 0.5023,
        "y": 0.375
    },
    {
        "x": 0.4414,
        "y": 0.3775
    },
    {
        "x": 0.8617,
        "y": 0.4575
    },
    {
        "x": 0.2273,
        "y": 0.6012
    },
    {
        "x": 0.35,
        "y": 0.3425
    },
    {
        "x": 0.6312,
        "y": 0.4775
    },
    {
        "x": 0.6492,
        "y": 0.6863
    },
    {
        "x": 0.4039,
        "y": 0.74
    },
    {
        "x": 0.1602,
        "y": 0.6175
    },
    {
        "x": 0.7078,
        "y": 0.385
    },
    {
        "x": 0.6484,
        "y": 0.4125
    },
    {
        "x": 0.6984,
        "y": 0.395
    },
    {
        "x": 0.5094,
        "y": 0.245
    },
    {
        "x": 0.668,
        "y": 0.6088
    },
    {
        "x": 0.5969,
        "y": 0.6338
    },
    {
        "x": 0.2375,
        "y": 0.4113
    },
    {
        "x": 0.6734,
        "y": 0.3925
    },
    {
        "x": 0.35,
        "y": 0.3075
    },
    {
        "x": 0.7063,
        "y": 0.3488
    },
    {
        "x": 0.4875,
        "y": 0.4
    },
    {
        "x": 0.3734,
        "y": 0.7063
    },
    {
        "x": 0.0742,
        "y": 0.5962
    },
    {
        "x": 0.7102,
        "y": 0.6188
    },
    {
        "x": 0.2156,
        "y": 0.5062
    },
    {
        "x": 0.1977,
        "y": 0.3525
    },
    {
        "x": 0.5891,
        "y": 0.6212
    },
    {
        "x": 0.6281,
        "y": 0.1975
    },
    {
        "x": 0.6227,
        "y": 0.34
    },
    {
        "x": 0.1898,
        "y": 0.625
    },
    {
        "x": 0.3445,
        "y": 0.635
    },
    {
        "x": 0.35,
        "y": 0.3425
    },
    {
        "x": 0.7258,
        "y": 0.61
    },
    {
        "x": 0.3203,
        "y": 0.6212
    },
    {
        "x": 0.5766,
        "y": 0.3475
    },
    {
        "x": 0.3148,
        "y": 0.7238
    },
    {
        "x": 0.5117,
        "y": 0.735
    },
    {
        "x": 0.4922,
        "y": 0.4675
    },
    {
        "x": 0.6633,
        "y": 0.52
    },
    {
        "x": 0.3281,
        "y": 0.325
    },
    {
        "x": 0.5023,
        "y": 0.7163
    },
    {
        "x": 0.6367,
        "y": 0.7225
    },
    {
        "x": 0.5008,
        "y": 0.6412
    },
    {
        "x": 0.4023,
        "y": 0.8175
    },
    {
        "x": 0.5273,
        "y": 0.7025
    },
    {
        "x": 0.7875,
        "y": 0.4012
    },
    {
        "x": 0.5398,
        "y": 0.665
    },
    {
        "x": 0.4078,
        "y": 0.28
    },
    {
        "x": 0.4305,
        "y": 0.2938
    },
    {
        "x": 0.6586,
        "y": 0.5463
    },
    {
        "x": 0.5234,
        "y": 0.6975
    },
    {
        "x": 0.6508,
        "y": 0.4
    },
    {
        "x": 0.443,
        "y": 0.3675
    },
    {
        "x": 0.7602,
        "y": 0.3575
    },
    {
        "x": 0.7805,
        "y": 0.3688
    },
    {
        "x": 0.3461,
        "y": 0.4437
    },
    {
        "x": 0.65,
        "y": 0.28
    },
    {
        "x": 0.4883,
        "y": 0.7412
    },
    {
        "x": 0.5227,
        "y": 0.5713
    }
];
